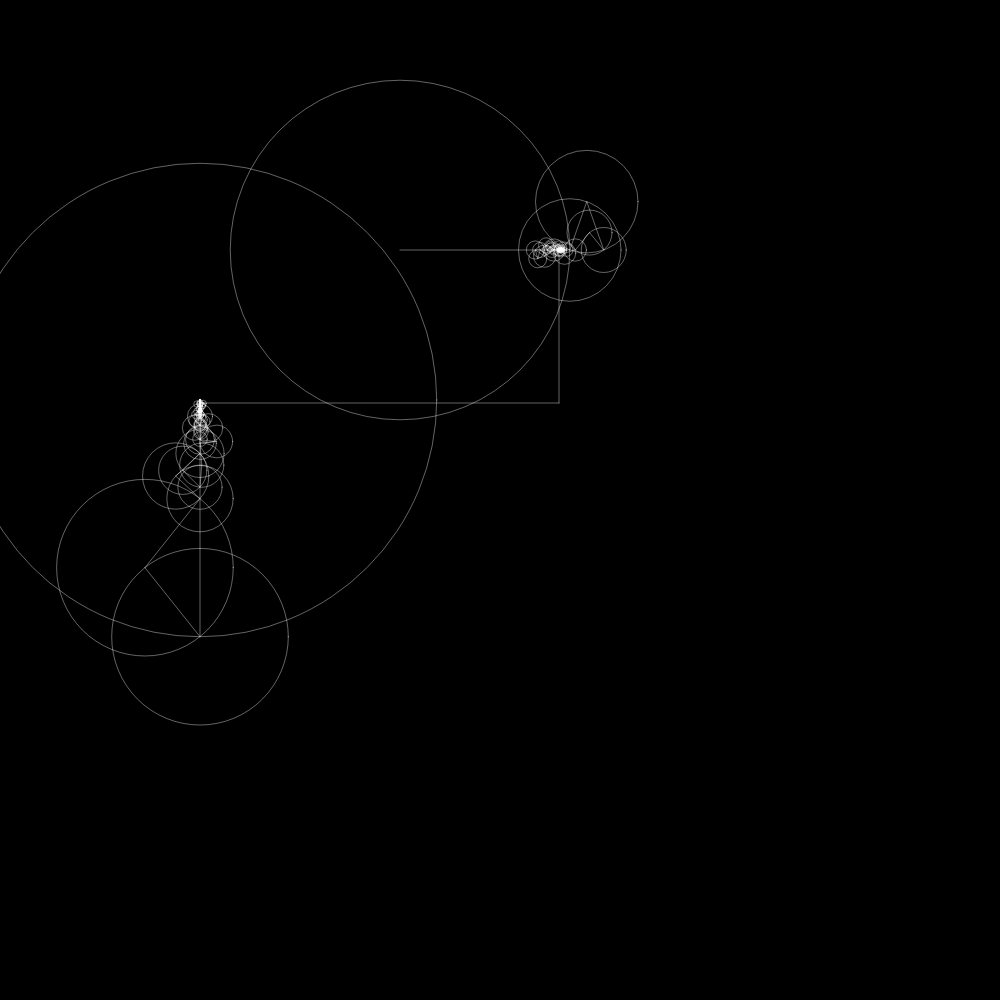
Frame 1 (no input)
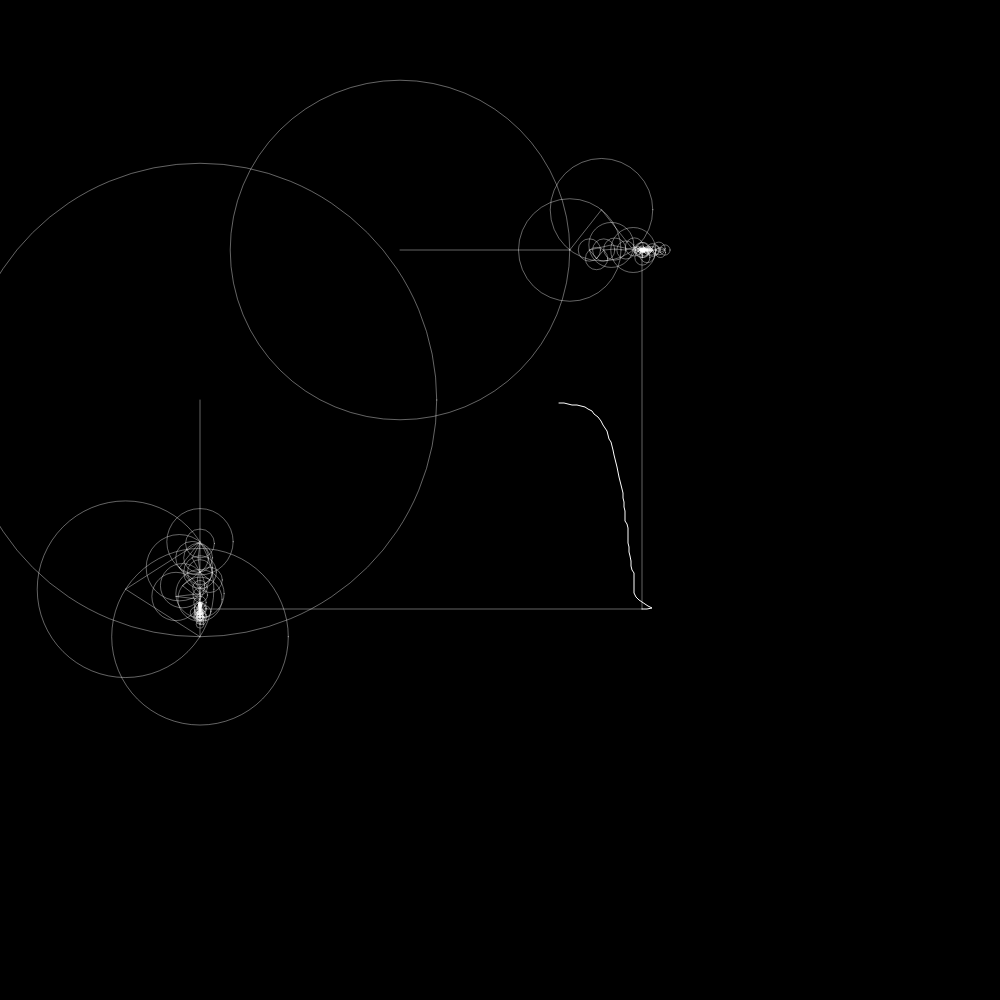
Frame 60 (no input)
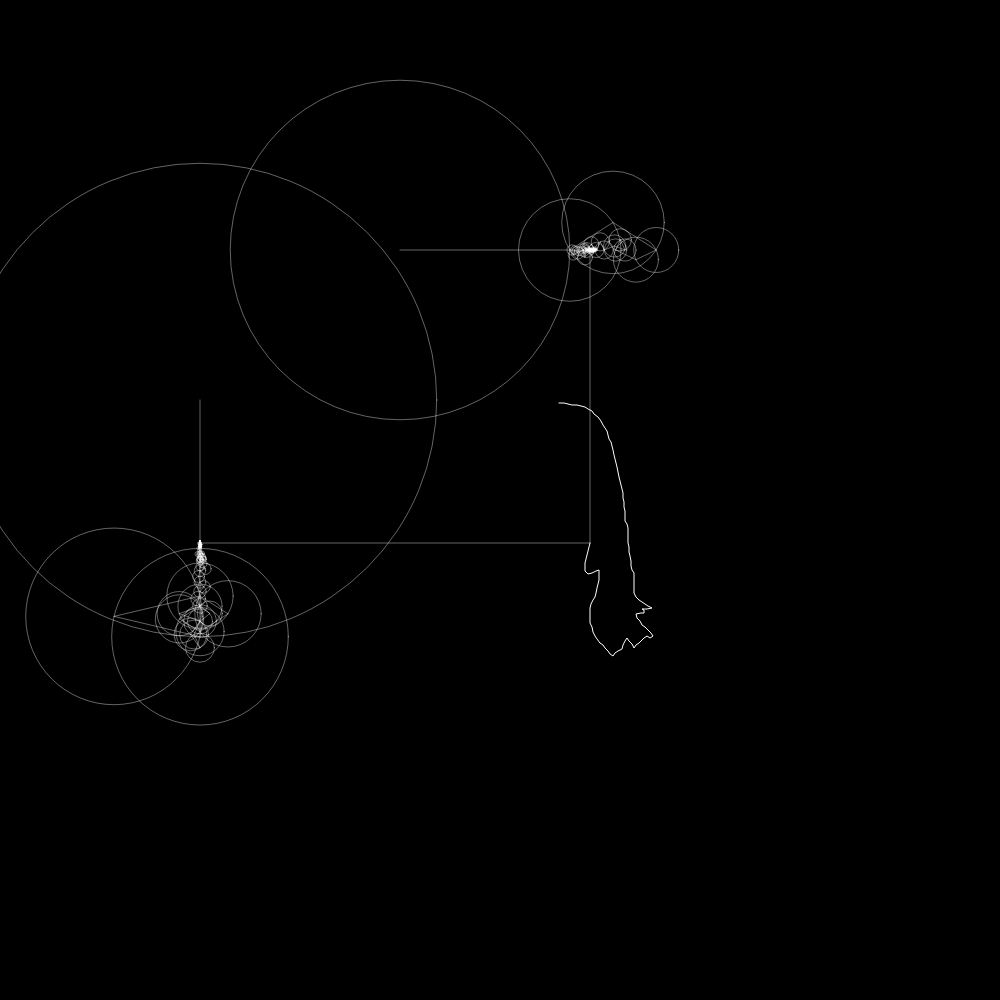
Frame 120 (the mouse pressed at the canvas centre since frame 60)

The p5.js sketch that drew these frames (run headless with seeded random() and noise() and a simulated clock; from frame 60 on, the mouse is pressed at the canvas centre):

// p5.js sketch
// ── sketch.js
let pathx = [];
let pathy = [];
let Xbin = [];
let Ybin = [];
let ys = [];
let angle = 0;

function setup() {
  createCanvas(1000, 1000);
  
  for(var i = 0; i < drawing.length; i = i + 5){
    pathx.push(drawing[i].x);
    pathy.push(drawing[i].y);
  }
  

  
  
  Xbin = epicircles(pathx);
  Ybin = epicircles(pathy); 
    
  Xbin.sort((a, b) => b.amp - a.amp);
  Ybin.sort((a, b) => b.amp - a.amp);
  
}

function draw(){
  background(0);
  
  let Y = drawFor();
  let X = drawFor(0, 400, 250)
  
  ys.unshift([X[0], Y[1]]);
  
  line(Y[0], Y[1], ys[0][0], ys[0][1]);
  line(X[0], X[1], ys[0][0], ys[0][1]);
  
  beginShape();
  noFill();
  stroke(255)
  for(var i = 0; i < ys.length; i++){
    stroke('white');
    vertex(ys[i][0], ys[i][1]);
  }
  endShape();
  
  if(ys.length > pathx.length)ys = [];
  
  const interval = 2 * PI / pathx.length;
  angle -= interval;
}

function drawFor(initp = HALF_PI, xprev = 200, yprev = 400){

  let freqbin = initp? Ybin: Xbin;
  let radiusp = 0;  
  let x = 0;
  let y = 0;
  
  for(var i = 0; i < freqbin.length; i++){
    radiusp = freqbin[i].amp;  
    let ph = freqbin[i].freq * angle + freqbin[i].phase + initp;
  
    x = xprev + radiusp * cos(ph);
    y = yprev + radiusp * sin(ph);
  
  
    noFill();
    stroke(255, 100);
  
  
    ellipse(xprev, yprev, 2 * radiusp);
  
  
  
    line(xprev, yprev,  x, y);
    xprev = x;
    yprev = y;
  }
  return [x, y];
  
}

// ── draw.js
let drawing = [{'x': 159, 'y': 3}, {'x': 160, 'y': 3}, {'x': 161, 'y': 3}, {'x': 162, 'y': 3}, {'x': 163, 'y': 3}, {'x': 164, 'y': 3}, {'x': 165, 'y': 3}, {'x': 166, 'y': 3}, {'x': 166, 'y': 4}, {'x': 167, 'y': 4}, {'x': 168, 'y': 4}, {'x': 169, 'y': 4}, {'x': 170, 'y': 4}, {'x': 171, 'y': 4}, {'x': 172, 'y': 4}, {'x': 172, 'y': 5}, {'x': 173, 'y': 5}, {'x': 174, 'y': 5}, {'x': 175, 'y': 5}, {'x': 176, 'y': 5}, {'x': 177, 'y': 5}, {'x': 177, 'y': 6}, {'x': 178, 'y': 6}, {'x': 179, 'y': 6}, {'x': 180, 'y': 6}, {'x': 181, 'y': 6}, {'x': 181, 'y': 7}, {'x': 182, 'y': 7}, {'x': 183, 'y': 7}, {'x': 184, 'y': 7}, {'x': 185, 'y': 7}, {'x': 185, 'y': 8}, {'x': 186, 'y': 8}, {'x': 187, 'y': 8}, {'x': 188, 'y': 8}, {'x': 188, 'y': 9}, {'x': 189, 'y': 9}, {'x': 190, 'y': 9}, {'x': 191, 'y': 10}, {'x': 192, 'y': 10}, {'x': 192, 'y': 11}, {'x': 192, 'y': 12}, {'x': 193, 'y': 12}, {'x': 194, 'y': 12}, {'x': 194, 'y': 13}, {'x': 194, 'y': 14}, {'x': 195, 'y': 14}, {'x': 196, 'y': 14}, {'x': 196, 'y': 15}, {'x': 197, 'y': 16}, {'x': 198, 'y': 17}, {'x': 199, 'y': 18}, {'x': 200, 'y': 19}, {'x': 200, 'y': 20}, {'x': 200, 'y': 21}, {'x': 201, 'y': 21}, {'x': 201, 'y': 22}, {'x': 202, 'y': 23}, {'x': 202, 'y': 24}, {'x': 203, 'y': 24}, {'x': 203, 'y': 25}, {'x': 203, 'y': 26}, {'x': 204, 'y': 26}, {'x': 204, 'y': 27}, {'x': 205, 'y': 27}, {'x': 205, 'y': 28}, {'x': 205, 'y': 29}, {'x': 206, 'y': 29}, {'x': 206, 'y': 30}, {'x': 206, 'y': 31}, {'x': 207, 'y': 31}, {'x': 207, 'y': 32}, {'x': 207, 'y': 33}, {'x': 207, 'y': 34}, {'x': 208, 'y': 34}, {'x': 208, 'y': 35}, {'x': 209, 'y': 35}, {'x': 209, 'y': 36}, {'x': 209, 'y': 37}, {'x': 209, 'y': 38}, {'x': 209, 'y': 39}, {'x': 209, 'y': 40}, {'x': 210, 'y': 40}, {'x': 210, 'y': 41}, {'x': 211, 'y': 41}, {'x': 211, 'y': 42}, {'x': 211, 'y': 43}, {'x': 211, 'y': 44}, {'x': 211, 'y': 45}, {'x': 211, 'y': 46}, {'x': 212, 'y': 46}, {'x': 212, 'y': 47}, {'x': 212, 'y': 48}, {'x': 212, 'y': 49}, {'x': 213, 'y': 49}, {'x': 213, 'y': 50}, {'x': 213, 'y': 51}, {'x': 214, 'y': 52}, {'x': 214, 'y': 53}, {'x': 214, 'y': 54}, {'x': 214, 'y': 55}, {'x': 214, 'y': 56}, {'x': 215, 'y': 56}, {'x': 215, 'y': 57}, {'x': 215, 'y': 58}, {'x': 215, 'y': 59}, {'x': 215, 'y': 60}, {'x': 216, 'y': 60}, {'x': 216, 'y': 61}, {'x': 216, 'y': 62}, {'x': 216, 'y': 63}, {'x': 216, 'y': 64}, {'x': 217, 'y': 64}, {'x': 217, 'y': 65}, {'x': 217, 'y': 66}, {'x': 217, 'y': 67}, {'x': 217, 'y': 68}, {'x': 218, 'y': 69}, {'x': 218, 'y': 70}, {'x': 218, 'y': 71}, {'x': 218, 'y': 72}, {'x': 219, 'y': 73}, {'x': 219, 'y': 74}, {'x': 219, 'y': 75}, {'x': 219, 'y': 76}, {'x': 219, 'y': 77}, {'x': 220, 'y': 77}, {'x': 220, 'y': 78}, {'x': 220, 'y': 79}, {'x': 220, 'y': 80}, {'x': 220, 'y': 81}, {'x': 220, 'y': 82}, {'x': 221, 'y': 82}, {'x': 221, 'y': 83}, {'x': 221, 'y': 84}, {'x': 221, 'y': 85}, {'x': 222, 'y': 85}, {'x': 222, 'y': 86}, {'x': 222, 'y': 87}, {'x': 222, 'y': 88}, {'x': 222, 'y': 89}, {'x': 222, 'y': 90}, {'x': 222, 'y': 91}, {'x': 222, 'y': 92}, {'x': 223, 'y': 92}, {'x': 223, 'y': 93}, {'x': 223, 'y': 94}, {'x': 223, 'y': 95}, {'x': 223, 'y': 96}, {'x': 223, 'y': 97}, {'x': 223, 'y': 98}, {'x': 223, 'y': 99}, {'x': 223, 'y': 100}, {'x': 224, 'y': 100}, {'x': 224, 'y': 101}, {'x': 224, 'y': 102}, {'x': 224, 'y': 103}, {'x': 224, 'y': 104}, {'x': 224, 'y': 105}, {'x': 224, 'y': 106}, {'x': 224, 'y': 107}, {'x': 224, 'y': 108}, {'x': 224, 'y': 109}, {'x': 224, 'y': 110}, {'x': 224, 'y': 111}, {'x': 225, 'y': 111}, {'x': 225, 'y': 112}, {'x': 225, 'y': 113}, {'x': 225, 'y': 114}, {'x': 225, 'y': 115}, {'x': 225, 'y': 116}, {'x': 225, 'y': 117}, {'x': 225, 'y': 118}, {'x': 225, 'y': 119}, {'x': 225, 'y': 120}, {'x': 225, 'y': 121}, {'x': 226, 'y': 121}, {'x': 226, 'y': 122}, {'x': 226, 'y': 123}, {'x': 227, 'y': 123}, {'x': 227, 'y': 124}, {'x': 227, 'y': 125}, {'x': 228, 'y': 125}, {'x': 228, 'y': 126}, {'x': 228, 'y': 127}, {'x': 228, 'y': 128}, {'x': 228, 'y': 129}, {'x': 228, 'y': 130}, {'x': 228, 'y': 131}, {'x': 228, 'y': 132}, {'x': 228, 'y': 133}, {'x': 228, 'y': 134}, {'x': 228, 'y': 135}, {'x': 228, 'y': 136}, {'x': 228, 'y': 137}, {'x': 228, 'y': 138}, {'x': 228, 'y': 139}, {'x': 228, 'y': 140}, {'x': 228, 'y': 141}, {'x': 228, 'y': 142}, {'x': 228, 'y': 143}, {'x': 228, 'y': 144}, {'x': 228, 'y': 145}, {'x': 228, 'y': 146}, {'x': 229, 'y': 146}, {'x': 229, 'y': 147}, {'x': 229, 'y': 148}, {'x': 229, 'y': 149}, {'x': 229, 'y': 150}, {'x': 229, 'y': 151}, {'x': 229, 'y': 152}, {'x': 230, 'y': 152}, {'x': 230, 'y': 153}, {'x': 230, 'y': 154}, {'x': 230, 'y': 155}, {'x': 230, 'y': 156}, {'x': 230, 'y': 157}, {'x': 231, 'y': 158}, {'x': 231, 'y': 159}, {'x': 231, 'y': 160}, {'x': 231, 'y': 161}, {'x': 231, 'y': 162}, {'x': 231, 'y': 163}, {'x': 231, 'y': 164}, {'x': 231, 'y': 165}, {'x': 231, 'y': 166}, {'x': 232, 'y': 166}, {'x': 232, 'y': 167}, {'x': 232, 'y': 168}, {'x': 232, 'y': 169}, {'x': 232, 'y': 170}, {'x': 232, 'y': 171}, {'x': 233, 'y': 171}, {'x': 233, 'y': 172}, {'x': 233, 'y': 173}, {'x': 234, 'y': 173}, {'x': 234, 'y': 174}, {'x': 234, 'y': 175}, {'x': 234, 'y': 176}, {'x': 234, 'y': 177}, {'x': 234, 'y': 178}, {'x': 234, 'y': 179}, {'x': 234, 'y': 180}, {'x': 234, 'y': 181}, {'x': 234, 'y': 182}, {'x': 234, 'y': 183}, {'x': 234, 'y': 184}, {'x': 234, 'y': 185}, {'x': 234, 'y': 186}, {'x': 234, 'y': 187}, {'x': 234, 'y': 188}, {'x': 234, 'y': 189}, {'x': 234, 'y': 190}, {'x': 234, 'y': 191}, {'x': 234, 'y': 192}, {'x': 234, 'y': 193}, {'x': 235, 'y': 193}, {'x': 236, 'y': 194}, {'x': 236, 'y': 195}, {'x': 236, 'y': 196}, {'x': 236, 'y': 197}, {'x': 236, 'y': 198}, {'x': 237, 'y': 199}, {'x': 238, 'y': 199}, {'x': 238, 'y': 200}, {'x': 239, 'y': 200}, {'x': 239, 'y': 201}, {'x': 240, 'y': 201}, {'x': 240, 'y': 202}, {'x': 241, 'y': 202}, {'x': 242, 'y': 202}, {'x': 242, 'y': 203}, {'x': 243, 'y': 203}, {'x': 244, 'y': 203}, {'x': 244, 'y': 204}, {'x': 245, 'y': 204}, {'x': 245, 'y': 205}, {'x': 246, 'y': 205}, {'x': 247, 'y': 205}, {'x': 248, 'y': 205}, {'x': 248, 'y': 206}, {'x': 249, 'y': 206}, {'x': 250, 'y': 206}, {'x': 251, 'y': 206}, {'x': 252, 'y': 207}, {'x': 252, 'y': 208}, {'x': 251, 'y': 208}, {'x': 250, 'y': 209}, {'x': 249, 'y': 209}, {'x': 248, 'y': 209}, {'x': 247, 'y': 209}, {'x': 246, 'y': 209}, {'x': 245, 'y': 209}, {'x': 244, 'y': 209}, {'x': 243, 'y': 209}, {'x': 242, 'y': 209}, {'x': 241, 'y': 209}, {'x': 241, 'y': 210}, {'x': 242, 'y': 210}, {'x': 243, 'y': 210}, {'x': 244, 'y': 210}, {'x': 245, 'y': 211}, {'x': 246, 'y': 212}, {'x': 246, 'y': 213}, {'x': 245, 'y': 213}, {'x': 244, 'y': 213}, {'x': 243, 'y': 213}, {'x': 243, 'y': 214}, {'x': 242, 'y': 214}, {'x': 242, 'y': 213}, {'x': 241, 'y': 213}, {'x': 240, 'y': 213}, {'x': 239, 'y': 214}, {'x': 238, 'y': 214}, {'x': 237, 'y': 214}, {'x': 236, 'y': 214}, {'x': 236, 'y': 215}, {'x': 236, 'y': 216}, {'x': 236, 'y': 217}, {'x': 237, 'y': 217}, {'x': 237, 'y': 218}, {'x': 238, 'y': 219}, {'x': 239, 'y': 219}, {'x': 239, 'y': 220}, {'x': 240, 'y': 220}, {'x': 240, 'y': 221}, {'x': 241, 'y': 222}, {'x': 241, 'y': 223}, {'x': 241, 'y': 224}, {'x': 242, 'y': 224}, {'x': 242, 'y': 225}, {'x': 243, 'y': 225}, {'x': 243, 'y': 226}, {'x': 244, 'y': 226}, {'x': 244, 'y': 227}, {'x': 245, 'y': 227}, {'x': 245, 'y': 228}, {'x': 246, 'y': 229}, {'x': 247, 'y': 229}, {'x': 247, 'y': 230}, {'x': 248, 'y': 230}, {'x': 248, 'y': 231}, {'x': 249, 'y': 231}, {'x': 250, 'y': 232}, {'x': 251, 'y': 232}, {'x': 251, 'y': 233}, {'x': 252, 'y': 233}, {'x': 252, 'y': 234}, {'x': 253, 'y': 234}, {'x': 253, 'y': 235}, {'x': 253, 'y': 236}, {'x': 253, 'y': 237}, {'x': 252, 'y': 237}, {'x': 251, 'y': 237}, {'x': 251, 'y': 238}, {'x': 250, 'y': 238}, {'x': 249, 'y': 238}, {'x': 248, 'y': 238}, {'x': 248, 'y': 237}, {'x': 247, 'y': 237}, {'x': 247, 'y': 236}, {'x': 246, 'y': 236}, {'x': 245, 'y': 236}, {'x': 245, 'y': 237}, {'x': 245, 'y': 238}, {'x': 244, 'y': 238}, {'x': 243, 'y': 239}, {'x': 242, 'y': 239}, {'x': 242, 'y': 240}, {'x': 241, 'y': 240}, {'x': 241, 'y': 241}, {'x': 240, 'y': 241}, {'x': 239, 'y': 241}, {'x': 239, 'y': 242}, {'x': 238, 'y': 242}, {'x': 239, 'y': 243}, {'x': 238, 'y': 243}, {'x': 238, 'y': 244}, {'x': 237, 'y': 244}, {'x': 237, 'y': 245}, {'x': 236, 'y': 245}, {'x': 236, 'y': 246}, {'x': 235, 'y': 246}, {'x': 235, 'y': 247}, {'x': 234, 'y': 247}, {'x': 234, 'y': 248}, {'x': 233, 'y': 247}, {'x': 233, 'y': 246}, {'x': 232, 'y': 246}, {'x': 232, 'y': 245}, {'x': 232, 'y': 244}, {'x': 231, 'y': 244}, {'x': 231, 'y': 243}, {'x': 230, 'y': 243}, {'x': 230, 'y': 242}, {'x': 229, 'y': 241}, {'x': 229, 'y': 240}, {'x': 228, 'y': 240}, {'x': 228, 'y': 239}, {'x': 227, 'y': 239}, {'x': 227, 'y': 238}, {'x': 226, 'y': 238}, {'x': 225, 'y': 238}, {'x': 225, 'y': 239}, {'x': 225, 'y': 240}, {'x': 225, 'y': 241}, {'x': 225, 'y': 242}, {'x': 224, 'y': 242}, {'x': 224, 'y': 243}, {'x': 223, 'y': 244}, {'x': 223, 'y': 245}, {'x': 223, 'y': 246}, {'x': 222, 'y': 246}, {'x': 222, 'y': 247}, {'x': 222, 'y': 248}, {'x': 222, 'y': 249}, {'x': 221, 'y': 249}, {'x': 221, 'y': 250}, {'x': 220, 'y': 251}, {'x': 219, 'y': 251}, {'x': 218, 'y': 251}, {'x': 217, 'y': 251}, {'x': 216, 'y': 251}, {'x': 216, 'y': 252}, {'x': 215, 'y': 252}, {'x': 215, 'y': 253}, {'x': 215, 'y': 254}, {'x': 214, 'y': 254}, {'x': 214, 'y': 255}, {'x': 214, 'y': 256}, {'x': 213, 'y': 256}, {'x': 213, 'y': 255}, {'x': 212, 'y': 255}, {'x': 211, 'y': 255}, {'x': 211, 'y': 254}, {'x': 210, 'y': 254}, {'x': 209, 'y': 254}, {'x': 209, 'y': 253}, {'x': 209, 'y': 252}, {'x': 208, 'y': 252}, {'x': 208, 'y': 251}, {'x': 208, 'y': 250}, {'x': 207, 'y': 250}, {'x': 207, 'y': 249}, {'x': 206, 'y': 249}, {'x': 205, 'y': 248}, {'x': 205, 'y': 247}, {'x': 204, 'y': 247}, {'x': 204, 'y': 246}, {'x': 203, 'y': 246}, {'x': 203, 'y': 245}, {'x': 202, 'y': 245}, {'x': 202, 'y': 244}, {'x': 201, 'y': 244}, {'x': 201, 'y': 243}, {'x': 200, 'y': 243}, {'x': 199, 'y': 242}, {'x': 199, 'y': 241}, {'x': 198, 'y': 241}, {'x': 197, 'y': 240}, {'x': 197, 'y': 239}, {'x': 197, 'y': 238}, {'x': 196, 'y': 238}, {'x': 196, 'y': 237}, {'x': 196, 'y': 236}, {'x': 195, 'y': 236}, {'x': 195, 'y': 235}, {'x': 194, 'y': 234}, {'x': 194, 'y': 233}, {'x': 194, 'y': 232}, {'x': 193, 'y': 232}, {'x': 193, 'y': 231}, {'x': 193, 'y': 230}, {'x': 193, 'y': 229}, {'x': 192, 'y': 228}, {'x': 192, 'y': 227}, {'x': 191, 'y': 226}, {'x': 191, 'y': 225}, {'x': 191, 'y': 224}, {'x': 190, 'y': 224}, {'x': 190, 'y': 223}, {'x': 190, 'y': 222}, {'x': 190, 'y': 221}, {'x': 190, 'y': 220}, {'x': 190, 'y': 219}, {'x': 190, 'y': 218}, {'x': 190, 'y': 217}, {'x': 190, 'y': 216}, {'x': 190, 'y': 215}, {'x': 190, 'y': 214}, {'x': 190, 'y': 213}, {'x': 190, 'y': 212}, {'x': 190, 'y': 211}, {'x': 190, 'y': 210}, {'x': 190, 'y': 209}, {'x': 190, 'y': 208}, {'x': 190, 'y': 207}, {'x': 190, 'y': 206}, {'x': 191, 'y': 206}, {'x': 191, 'y': 205}, {'x': 191, 'y': 204}, {'x': 192, 'y': 203}, {'x': 192, 'y': 202}, {'x': 192, 'y': 201}, {'x': 193, 'y': 201}, {'x': 193, 'y': 200}, {'x': 193, 'y': 199}, {'x': 194, 'y': 199}, {'x': 194, 'y': 198}, {'x': 194, 'y': 197}, {'x': 195, 'y': 197}, {'x': 195, 'y': 196}, {'x': 196, 'y': 196}, {'x': 196, 'y': 195}, {'x': 196, 'y': 194}, {'x': 196, 'y': 193}, {'x': 196, 'y': 192}, {'x': 196, 'y': 191}, {'x': 196, 'y': 190}, {'x': 196, 'y': 189}, {'x': 197, 'y': 188}, {'x': 197, 'y': 187}, {'x': 198, 'y': 187}, {'x': 198, 'y': 186}, {'x': 198, 'y': 185}, {'x': 198, 'y': 184}, {'x': 199, 'y': 184}, {'x': 199, 'y': 183}, {'x': 199, 'y': 182}, {'x': 199, 'y': 181}, {'x': 199, 'y': 180}, {'x': 199, 'y': 179}, {'x': 199, 'y': 178}, {'x': 199, 'y': 177}, {'x': 199, 'y': 176}, {'x': 199, 'y': 175}, {'x': 199, 'y': 174}, {'x': 199, 'y': 173}, {'x': 199, 'y': 172}, {'x': 199, 'y': 171}, {'x': 199, 'y': 170}, {'x': 199, 'y': 169}, {'x': 198, 'y': 169}, {'x': 197, 'y': 169}, {'x': 197, 'y': 170}, {'x': 196, 'y': 171}, {'x': 195, 'y': 171}, {'x': 195, 'y': 172}, {'x': 194, 'y': 172}, {'x': 193, 'y': 172}, {'x': 192, 'y': 173}, {'x': 192, 'y': 174}, {'x': 191, 'y': 175}, {'x': 190, 'y': 175}, {'x': 189, 'y': 175}, {'x': 188, 'y': 174}, {'x': 187, 'y': 173}, {'x': 186, 'y': 173}, {'x': 186, 'y': 172}, {'x': 185, 'y': 172}, {'x': 185, 'y': 171}, {'x': 185, 'y': 170}, {'x': 184, 'y': 170}, {'x': 184, 'y': 169}, {'x': 184, 'y': 168}, {'x': 185, 'y': 168}, {'x': 185, 'y': 167}, {'x': 185, 'y': 166}, {'x': 185, 'y': 165}, {'x': 185, 'y': 164}, {'x': 185, 'y': 163}, {'x': 186, 'y': 163}, {'x': 186, 'y': 162}, {'x': 186, 'y': 161}, {'x': 186, 'y': 160}, {'x': 186, 'y': 159}, {'x': 187, 'y': 159}, {'x': 187, 'y': 158}, {'x': 187, 'y': 157}, {'x': 187, 'y': 156}, {'x': 187, 'y': 155}, {'x': 188, 'y': 155}, {'x': 188, 'y': 154}, {'x': 188, 'y': 153}, {'x': 188, 'y': 152}, {'x': 188, 'y': 151}, {'x': 188, 'y': 150}, {'x': 188, 'y': 149}, {'x': 188, 'y': 148}, {'x': 189, 'y': 148}, {'x': 189, 'y': 147}, {'x': 189, 'y': 146}, {'x': 190, 'y': 146}, {'x': 190, 'y': 145}, {'x': 190, 'y': 144}, {'x': 190, 'y': 143}, {'x': 191, 'y': 143}, {'x': 191, 'y': 142}, {'x': 191, 'y': 141}, {'x': 191, 'y': 140}, {'x': 191, 'y': 139}, {'x': 191, 'y': 138}, {'x': 191, 'y': 137}, {'x': 191, 'y': 136}, {'x': 192, 'y': 136}, {'x': 193, 'y': 136}, {'x': 193, 'y': 135}, {'x': 193, 'y': 134}, {'x': 193, 'y': 135}, {'x': 193, 'y': 136}, {'x': 192, 'y': 136}, {'x': 191, 'y': 136}, {'x': 191, 'y': 137}, {'x': 191, 'y': 138}, {'x': 191, 'y': 139}, {'x': 191, 'y': 140}, {'x': 191, 'y': 141}, {'x': 191, 'y': 142}, {'x': 191, 'y': 143}, {'x': 190, 'y': 143}, {'x': 190, 'y': 144}, {'x': 190, 'y': 145}, {'x': 190, 'y': 146}, {'x': 189, 'y': 146}, {'x': 189, 'y': 147}, {'x': 189, 'y': 148}, {'x': 188, 'y': 148}, {'x': 188, 'y': 149}, {'x': 188, 'y': 150}, {'x': 188, 'y': 151}, {'x': 188, 'y': 152}, {'x': 188, 'y': 153}, {'x': 188, 'y': 154}, {'x': 188, 'y': 155}, {'x': 187, 'y': 155}, {'x': 187, 'y': 156}, {'x': 187, 'y': 157}, {'x': 187, 'y': 158}, {'x': 187, 'y': 159}, {'x': 186, 'y': 159}, {'x': 186, 'y': 160}, {'x': 186, 'y': 161}, {'x': 186, 'y': 162}, {'x': 186, 'y': 163}, {'x': 185, 'y': 163}, {'x': 185, 'y': 164}, {'x': 185, 'y': 165}, {'x': 185, 'y': 166}, {'x': 185, 'y': 167}, {'x': 185, 'y': 168}, {'x': 184, 'y': 168}, {'x': 184, 'y': 169}, {'x': 184, 'y': 170}, {'x': 185, 'y': 170}, {'x': 185, 'y': 171}, {'x': 185, 'y': 172}, {'x': 186, 'y': 172}, {'x': 186, 'y': 173}, {'x': 187, 'y': 173}, {'x': 188, 'y': 174}, {'x': 189, 'y': 175}, {'x': 190, 'y': 175}, {'x': 191, 'y': 175}, {'x': 192, 'y': 174}, {'x': 192, 'y': 173}, {'x': 193, 'y': 172},{'x': 195, 'y': 172}, {'x': 195, 'y': 171}, {'x': 196, 'y': 171}, {'x': 197, 'y': 170}, {'x': 197, 'y': 169}, {'x': 198, 'y': 169}, {'x': 199, 'y': 169}, {'x': 199, 'y': 170}, {'x': 199, 'y': 171}, {'x': 199, 'y': 172}, {'x': 199, 'y': 173}, {'x': 199, 'y': 174}, {'x': 199, 'y': 175}, {'x': 199, 'y': 176}, {'x': 199, 'y': 177}, {'x': 199, 'y': 178}, {'x': 199, 'y': 179}, {'x': 199, 'y': 180}, {'x': 199, 'y': 181}, {'x': 199, 'y': 182}, {'x': 199, 'y': 183}, {'x': 199, 'y': 184}, {'x': 198, 'y': 184}, {'x': 198, 'y': 185}, {'x': 198, 'y': 186}, {'x': 198, 'y': 187}, {'x': 197, 'y': 187}, {'x': 197, 'y': 188}, {'x': 196, 'y': 189}, {'x': 196, 'y': 190}, {'x': 196, 'y': 191}, {'x': 196, 'y': 192}, {'x': 196, 'y': 193}, {'x': 196, 'y': 194}, {'x': 196, 'y': 195}, {'x': 196, 'y': 196}, {'x': 195, 'y': 196}, {'x': 195, 'y': 197}, {'x': 194, 'y': 197}, {'x': 194, 'y': 198}, {'x': 194, 'y': 199}, {'x': 193, 'y': 199}, {'x': 193, 'y': 200}, {'x': 193, 'y': 201}, {'x': 192, 'y': 201}, {'x': 192, 'y': 202}, {'x': 192, 'y': 203}, {'x': 191, 'y': 204}, {'x': 191, 'y': 205}, {'x': 191, 'y': 206}, {'x': 190, 'y': 206}, {'x': 190, 'y': 207}, {'x': 190, 'y': 208}, {'x': 190, 'y': 209}, {'x': 190, 'y': 210}, {'x': 190, 'y': 211}, {'x': 190, 'y': 212}, {'x': 190, 'y': 213}, {'x': 190, 'y': 214}, {'x': 190, 'y': 215}, {'x': 190, 'y': 216}, {'x': 190, 'y': 217}, {'x': 190, 'y': 218}, {'x': 190, 'y': 219}, {'x': 190, 'y': 220}, {'x': 190, 'y': 221}, {'x': 190, 'y': 222}, {'x': 190, 'y': 223}, {'x': 190, 'y': 224}, {'x': 191, 'y': 224}, {'x': 191, 'y': 225}, {'x': 191, 'y': 226}, {'x': 192, 'y': 227}, {'x': 192, 'y': 228}, {'x': 193, 'y': 229}, {'x': 193, 'y': 230}, {'x': 193, 'y': 231}, {'x': 193, 'y': 232}, {'x': 194, 'y': 232}, {'x': 194, 'y': 233}, {'x': 194, 'y': 234}, {'x': 195, 'y': 235}, {'x': 195, 'y': 236}, {'x': 196, 'y': 236}, {'x': 196, 'y': 237}, {'x': 196, 'y': 238}, {'x': 197, 'y': 238}, {'x': 197, 'y': 239}, {'x': 197, 'y': 240}, {'x': 198, 'y': 241}, {'x': 199, 'y': 241}, {'x': 199, 'y': 242}, {'x': 200, 'y': 243}, {'x': 201, 'y': 243}, {'x': 201, 'y': 244}, {'x': 202, 'y': 244}, {'x': 202, 'y': 245}, {'x': 203, 'y': 245}, {'x': 203, 'y': 246}, {'x': 204, 'y': 246}, {'x': 204, 'y': 247}, {'x': 205, 'y': 247}, {'x': 205, 'y': 248}, {'x': 206, 'y': 248}, {'x': 206, 'y': 249}, {'x': 207, 'y': 249}, {'x': 207, 'y': 250}, {'x': 208, 'y': 250}, {'x': 208, 'y': 251}, {'x': 208, 'y': 252}, {'x': 209, 'y': 252}, {'x': 209, 'y': 253}, {'x': 209, 'y': 254}, {'x': 210, 'y': 254}, {'x': 211, 'y': 254}, {'x': 211, 'y': 255}, {'x': 212, 'y': 255}, {'x': 213, 'y': 255}, {'x': 213, 'y': 256}, {'x': 214, 'y': 256}, {'x': 214, 'y': 255}, {'x': 214, 'y': 254}, {'x': 215, 'y': 254}, {'x': 215, 'y': 253}, {'x': 215, 'y': 252}, {'x': 216, 'y': 252}, {'x': 216, 'y': 251}, {'x': 217, 'y': 251}, {'x': 218, 'y': 251}, {'x': 219, 'y': 251}, {'x': 220, 'y': 251}, {'x': 221, 'y': 250}, {'x': 221, 'y': 249}, {'x': 222, 'y': 249}, {'x': 222, 'y': 248}, {'x': 222, 'y': 247}, {'x': 222, 'y': 246}, {'x': 223, 'y': 246}, {'x': 223, 'y': 245}, {'x': 223, 'y': 244}, {'x': 224, 'y': 243}, {'x': 224, 'y': 242}, {'x': 225, 'y': 242}, {'x': 225, 'y': 241}, {'x': 225, 'y': 240}, {'x': 225, 'y': 239}, {'x': 225, 'y': 238}, {'x': 226, 'y': 238}, {'x': 227, 'y': 238}, {'x': 227, 'y': 239}, {'x': 228, 'y': 239}, {'x': 228, 'y': 240}, {'x': 229, 'y': 240}, {'x': 229, 'y': 241}, {'x': 230, 'y': 242}, {'x': 230, 'y': 243}, {'x': 231, 'y': 243}, {'x': 231, 'y': 244}, {'x': 232, 'y': 244}, {'x': 232, 'y': 245}, {'x': 232, 'y': 246}, {'x': 233, 'y': 246}, {'x': 233, 'y': 247}, {'x': 234, 'y': 247}, {'x': 234, 'y': 248}, {'x': 235, 'y': 247}, {'x': 235, 'y': 246}, {'x': 236, 'y': 246}, {'x': 236, 'y': 245}, {'x': 236, 'y': 244}, {'x': 237, 'y': 244}, {'x': 238, 'y': 244}, {'x': 238, 'y': 243}, {'x': 239, 'y': 243}, {'x': 238, 'y': 242}, {'x': 239, 'y': 242}, {'x': 239, 'y': 241}, {'x': 240, 'y': 241}, {'x': 241, 'y': 241}, {'x': 241, 'y': 240}, {'x': 242, 'y': 240}, {'x': 242, 'y': 239}, {'x': 243, 'y': 239}, {'x': 244, 'y': 238}, {'x': 245, 'y': 238}, {'x': 245, 'y': 237}, {'x': 245, 'y': 236}, {'x': 246, 'y': 236}, {'x': 247, 'y': 236}, {'x': 247, 'y': 237}, {'x': 248, 'y': 237}, {'x': 248, 'y': 238}, {'x': 249, 'y': 238}, {'x': 250, 'y': 238}, {'x': 251, 'y': 238}, {'x': 251, 'y': 237}, {'x': 252, 'y': 237}, {'x': 253, 'y': 237}, {'x': 253, 'y': 236}, {'x': 253, 'y': 235}, {'x': 253, 'y': 234}, {'x': 252, 'y': 234}, {'x': 252, 'y': 233}, {'x': 251, 'y': 233}, {'x': 251, 'y': 232}, {'x': 250, 'y': 232}, {'x': 249, 'y': 231}, {'x': 248, 'y': 231}, {'x': 248, 'y': 230}, {'x': 247, 'y': 230}, {'x': 247, 'y': 229}, {'x': 246, 'y': 229}, {'x': 245, 'y': 228}, {'x': 245, 'y': 227}, {'x': 244, 'y': 226}, {'x': 243, 'y': 225}, {'x': 242, 'y': 224}, {'x': 241, 'y': 224}, {'x': 241, 'y': 223}, {'x': 241, 'y': 222}, {'x': 240, 'y': 221}, {'x': 239, 'y': 220}, {'x': 238, 'y': 219}, {'x': 237, 'y': 218}, {'x': 236, 'y': 217}, {'x': 236, 'y': 216}, {'x': 236, 'y': 215}, {'x': 236, 'y': 214}, {'x': 237, 'y': 214}, {'x': 238, 'y': 214}, {'x': 239, 'y': 214}, {'x': 240, 'y': 213}, {'x': 241, 'y': 213}, {'x': 242, 'y': 213}, {'x': 243, 'y': 213}, {'x': 244, 'y': 213}, {'x': 245, 'y': 213}, {'x': 246, 'y': 213}, {'x': 246, 'y': 212}, {'x': 245, 'y': 211}, {'x': 244, 'y': 210}, {'x': 244, 'y': 209}, {'x': 245, 'y': 209}, {'x': 246, 'y': 209}, {'x': 247, 'y': 209}, {'x': 248, 'y': 209}, {'x': 249, 'y': 209}, {'x': 250, 'y': 209}, {'x': 251, 'y': 208}, {'x': 252, 'y': 207}, {'x': 251, 'y': 206}, {'x': 250, 'y': 206}, {'x': 249, 'y': 206}, {'x': 248, 'y': 205}, {'x': 247, 'y': 205}, {'x': 246, 'y': 205}, {'x': 245, 'y': 204}, {'x': 244, 'y': 203}, {'x': 243, 'y': 203}, {'x': 242, 'y': 202}, {'x': 241, 'y': 202}, {'x': 240, 'y': 201}, {'x': 239, 'y': 200}, {'x': 238, 'y': 199}, {'x': 237, 'y': 199}, {'x': 236, 'y': 198}, {'x': 236, 'y': 197}, {'x': 236, 'y': 196}, {'x': 236, 'y': 195}, {'x': 236, 'y': 194}, {'x': 235, 'y': 193}, {'x': 234, 'y': 192}, {'x': 234, 'y': 191}, {'x': 234, 'y': 190}, {'x': 234, 'y': 189}, {'x': 234, 'y': 188}, {'x': 234, 'y': 187}, {'x': 234, 'y': 186}, {'x': 234, 'y': 185}, {'x': 234, 'y': 184}, {'x': 234, 'y': 183}, {'x': 234, 'y': 182}, {'x': 234, 'y': 181}, {'x': 234, 'y': 180}, {'x': 234, 'y': 179}, {'x': 234, 'y': 178}, {'x': 234, 'y': 177}, {'x': 234, 'y': 176}, {'x': 234, 'y': 175}, {'x': 234, 'y': 174}, {'x': 234, 'y': 173}, {'x': 233, 'y': 173}, {'x': 233, 'y': 172}, {'x': 233, 'y': 171}, {'x': 232, 'y': 171}, {'x': 232, 'y': 170}, {'x': 232, 'y': 169}, {'x': 232, 'y': 168}, {'x': 232, 'y': 167}, {'x': 232, 'y': 166}, {'x': 231, 'y': 165}, {'x': 231, 'y': 164}, {'x': 231, 'y': 163}, {'x': 231, 'y': 162}, {'x': 231, 'y': 161}, {'x': 231, 'y': 160}, {'x': 231, 'y': 159}, {'x': 231, 'y': 158}, {'x': 230, 'y': 157}, {'x': 230, 'y': 156}, {'x': 230, 'y': 155}, {'x': 230, 'y': 154}, {'x': 230, 'y': 153}, {'x': 229, 'y': 152}, {'x': 229, 'y': 151}, {'x': 229, 'y': 150}, {'x': 229, 'y': 149}, {'x': 229, 'y': 148}, {'x': 229, 'y': 147}, {'x': 228, 'y': 146}, {'x': 228, 'y': 145}, {'x': 228, 'y': 144}, {'x': 228, 'y': 143}, {'x': 228, 'y': 142}, {'x': 228, 'y': 141}, {'x': 228, 'y': 140}, {'x': 228, 'y': 139}, {'x': 228, 'y': 138}, {'x': 228, 'y': 137}, {'x': 228, 'y': 136}, {'x': 228, 'y': 135}, {'x': 228, 'y': 134}, {'x': 228, 'y': 133}, {'x': 228, 'y': 132}, {'x': 228, 'y': 131}, {'x': 228, 'y': 130},{'x': 229, 'y': 129}, {'x': 229, 'y': 130}, {'x': 230, 'y': 130}, {'x': 231, 'y': 130}, {'x': 232, 'y': 131}, {'x': 233, 'y': 131}, {'x': 233, 'y': 132}, {'x': 234, 'y': 132}, {'x': 235, 'y': 132}, {'x': 236, 'y': 132}, {'x': 237, 'y': 132}, {'x': 238, 'y': 132}, {'x': 239, 'y': 132}, {'x': 240, 'y': 132}, {'x': 241, 'y': 132}, {'x': 242, 'y': 132}, {'x': 243, 'y': 132}, {'x': 244, 'y': 132}, {'x': 245, 'y': 132}, {'x': 246, 'y': 132}, {'x': 247, 'y': 132}, {'x': 248, 'y': 132}, {'x': 248, 'y': 133}, {'x': 249, 'y': 133}, {'x': 250, 'y': 133}, {'x': 251, 'y': 133}, {'x': 252, 'y': 133}, {'x': 253, 'y': 133}, {'x': 253, 'y': 134}, {'x': 254, 'y': 134}, {'x': 255, 'y': 134}, {'x': 256, 'y': 134}, {'x': 257, 'y': 134}, {'x': 258, 'y': 134}, {'x': 259, 'y': 134}, {'x': 259, 'y': 135}, {'x': 260, 'y': 135}, {'x': 261, 'y': 135}, {'x': 262, 'y': 135}, {'x': 262, 'y': 136}, {'x': 263, 'y': 136}, {'x': 264, 'y': 136}, {'x': 264, 'y': 137}, {'x': 265, 'y': 137}, {'x': 266, 'y': 137}, {'x': 266, 'y': 138}, {'x': 267, 'y': 138}, {'x': 268, 'y': 138}, {'x': 268, 'y': 139}, {'x': 269, 'y': 139}, {'x': 270, 'y': 139}, {'x': 270, 'y': 140}, {'x': 271, 'y': 140}, {'x': 272, 'y': 140}, {'x': 272, 'y': 141}, {'x': 273, 'y': 141}, {'x': 273, 'y': 142}, {'x': 274, 'y': 142}, {'x': 275, 'y': 142}, {'x': 275, 'y': 143}, {'x': 276, 'y': 143}, {'x': 276, 'y': 144}, {'x': 276, 'y': 145}, {'x': 276, 'y': 146}, {'x': 276, 'y': 147}, {'x': 276, 'y': 148}, {'x': 277, 'y': 148}, {'x': 277, 'y': 149}, {'x': 278, 'y': 149}, {'x': 278, 'y': 150}, {'x': 278, 'y': 151}, {'x': 278, 'y': 152}, {'x': 278, 'y': 153}, {'x': 279, 'y': 153}, {'x': 279, 'y': 154}, {'x': 279, 'y': 155}, {'x': 279, 'y': 156}, {'x': 279, 'y': 157}, {'x': 279, 'y': 158}, {'x': 280, 'y': 158}, {'x': 280, 'y': 159}, {'x': 280, 'y': 160}, {'x': 280, 'y': 161}, {'x': 280, 'y': 162}, {'x': 280, 'y': 163}, {'x': 280, 'y': 164}, {'x': 281, 'y': 164}, {'x': 281, 'y': 165}, {'x': 281, 'y': 166}, {'x': 281, 'y': 167}, {'x': 281, 'y': 168}, {'x': 281, 'y': 169}, {'x': 281, 'y': 170}, {'x': 281, 'y': 171}, {'x': 281, 'y': 172}, {'x': 282, 'y': 172}, {'x': 282, 'y': 173}, {'x': 282, 'y': 174}, {'x': 282, 'y': 175}, {'x': 282, 'y': 176}, {'x': 282, 'y': 177}, {'x': 282, 'y': 178}, {'x': 282, 'y': 179}, {'x': 282, 'y': 180}, {'x': 282, 'y': 181}, {'x': 282, 'y': 182}, {'x': 282, 'y': 183}, {'x': 282, 'y': 184}, {'x': 282, 'y': 185}, {'x': 282, 'y': 186}, {'x': 282, 'y': 187}, {'x': 282, 'y': 188}, {'x': 282, 'y': 189}, {'x': 282, 'y': 190}, {'x': 282, 'y': 191}, {'x': 282, 'y': 192}, {'x': 282, 'y': 193}, {'x': 282, 'y': 194}, {'x': 281, 'y': 194}, {'x': 281, 'y': 195}, {'x': 281, 'y': 196}, {'x': 281, 'y': 197}, {'x': 281, 'y': 198}, {'x': 281, 'y': 199}, {'x': 281, 'y': 200}, {'x': 280, 'y': 200}, {'x': 280, 'y': 201}, {'x': 280, 'y': 202}, {'x': 280, 'y': 203}, {'x': 280, 'y': 204}, {'x': 279, 'y': 204}, {'x': 279, 'y': 205}, {'x': 279, 'y': 206}, {'x': 279, 'y': 207}, {'x': 279, 'y': 208}, {'x': 279, 'y': 209}, {'x': 279, 'y': 210}, {'x': 279, 'y': 211}, {'x': 278, 'y': 211}, {'x': 278, 'y': 212}, {'x': 278, 'y': 213}, {'x': 278, 'y': 214}, {'x': 278, 'y': 215}, {'x': 278, 'y': 216}, {'x': 278, 'y': 217}, {'x': 278, 'y': 218}, {'x': 278, 'y': 219}, {'x': 278, 'y': 220}, {'x': 278, 'y': 221}, {'x': 278, 'y': 222}, {'x': 277, 'y': 222}, {'x': 277, 'y': 223}, {'x': 277, 'y': 224}, {'x': 277, 'y': 225}, {'x': 277, 'y': 226}, {'x': 277, 'y': 227}, {'x': 277, 'y': 228}, {'x': 277, 'y': 229}, {'x': 277, 'y': 230}, {'x': 277, 'y': 231}, {'x': 277, 'y': 232}, {'x': 277, 'y': 233}, {'x': 277, 'y': 234}, {'x': 277, 'y': 235}, {'x': 277, 'y': 236}, {'x': 277, 'y': 237}, {'x': 277, 'y': 238}, {'x': 277, 'y': 239}, {'x': 277, 'y': 240}, {'x': 277, 'y': 241}, {'x': 277, 'y': 242}, {'x': 277, 'y': 243}, {'x': 276, 'y': 243}, {'x': 276, 'y': 244}, {'x': 276, 'y': 245}, {'x': 276, 'y': 246}, {'x': 276, 'y': 247}, {'x': 276, 'y': 248}, {'x': 276, 'y': 249}, {'x': 276, 'y': 250}, {'x': 276, 'y': 251}, {'x': 276, 'y': 252}, {'x': 276, 'y': 253}, {'x': 276, 'y': 254}, {'x': 276, 'y': 255}, {'x': 276, 'y': 256}, {'x': 275, 'y': 256}, {'x': 275, 'y': 257}, {'x': 275, 'y': 258}, {'x': 275, 'y': 259}, {'x': 275, 'y': 260}, {'x': 275, 'y': 261}, {'x': 275, 'y': 262}, {'x': 275, 'y': 263}, {'x': 275, 'y': 264}, {'x': 275, 'y': 265}, {'x': 275, 'y': 266}, {'x': 274, 'y': 266}, {'x': 274, 'y': 267}, {'x': 274, 'y': 268}, {'x': 274, 'y': 269}, {'x': 274, 'y': 270}, {'x': 274, 'y': 271}, {'x': 274, 'y': 272}, {'x': 274, 'y': 273}, {'x': 274, 'y': 274}, {'x': 274, 'y': 275}, {'x': 274, 'y': 276}, {'x': 274, 'y': 277}, {'x': 274, 'y': 278}, {'x': 274, 'y': 279}, {'x': 274, 'y': 280}, {'x': 274, 'y': 281}, {'x': 274, 'y': 282}, {'x': 274, 'y': 283}, {'x': 274, 'y': 284}, {'x': 273, 'y': 284}, {'x': 273, 'y': 285}, {'x': 273, 'y': 286}, {'x': 273, 'y': 287}, {'x': 273, 'y': 288}, {'x': 273, 'y': 289}, {'x': 273, 'y': 290}, {'x': 273, 'y': 291}, {'x': 273, 'y': 292}, {'x': 273, 'y': 293}, {'x': 273, 'y': 294}, {'x': 273, 'y': 295}, {'x': 273, 'y': 296}, {'x': 273, 'y': 297}, {'x': 273, 'y': 298}, {'x': 273, 'y': 299}, {'x': 273, 'y': 300}, {'x': 273, 'y': 301}, {'x': 273, 'y': 302}, {'x': 273, 'y': 303}, {'x': 273, 'y': 304}, {'x': 273, 'y': 305}, {'x': 273, 'y': 306}, {'x': 273, 'y': 307}, {'x': 273, 'y': 308}, {'x': 273, 'y': 309}, {'x': 273, 'y': 310}, {'x': 273, 'y': 311}, {'x': 273, 'y': 312}, {'x': 274, 'y': 312}, {'x': 274, 'y': 313}, {'x': 274, 'y': 314}, {'x': 274, 'y': 315}, {'x': 274, 'y': 316}, {'x': 274, 'y': 317}, {'x': 274, 'y': 318}, {'x': 274, 'y': 319}, {'x': 274, 'y': 320}, {'x': 274, 'y': 321}, {'x': 274, 'y': 322}, {'x': 274, 'y': 323}, {'x': 274, 'y': 324}, {'x': 274, 'y': 325}, {'x': 274, 'y': 326}, {'x': 274, 'y': 327}, {'x': 274, 'y': 328}, {'x': 274, 'y': 329}, {'x': 274, 'y': 330}, {'x': 275, 'y': 330}, {'x': 275, 'y': 331}, {'x': 275, 'y': 332}, {'x': 275, 'y': 333}, {'x': 275, 'y': 334}, {'x': 275, 'y': 335}, {'x': 275, 'y': 336}, {'x': 276, 'y': 336}, {'x': 276, 'y': 337}, {'x': 276, 'y': 338}, {'x': 276, 'y': 339}, {'x': 276, 'y': 340}, {'x': 276, 'y': 341}, {'x': 276, 'y': 342}, {'x': 276, 'y': 343}, {'x': 277, 'y': 343}, {'x': 277, 'y': 344}, {'x': 277, 'y': 345}, {'x': 277, 'y': 346}, {'x': 277, 'y': 347}, {'x': 277, 'y': 348}, {'x': 278, 'y': 348}, {'x': 278, 'y': 349}, {'x': 278, 'y': 350}, {'x': 278, 'y': 351}, {'x': 279, 'y': 351}, {'x': 279, 'y': 352}, {'x': 279, 'y': 353}, {'x': 280, 'y': 353}, {'x': 280, 'y': 354}, {'x': 281, 'y': 354}, {'x': 281, 'y': 355}, {'x': 281, 'y': 356}, {'x': 282, 'y': 356}, {'x': 282, 'y': 357}, {'x': 282, 'y': 358}, {'x': 283, 'y': 358}, {'x': 283, 'y': 359}, {'x': 283, 'y': 360}, {'x': 283, 'y': 361}, {'x': 283, 'y': 362}, {'x': 283, 'y': 363}, {'x': 283, 'y': 364}, {'x': 283, 'y': 365}, {'x': 282, 'y': 365}, {'x': 282, 'y': 366}, {'x': 281, 'y': 366}, {'x': 281, 'y': 367}, {'x': 280, 'y': 367}, {'x': 280, 'y': 368}, {'x': 279, 'y': 368}, {'x': 279, 'y': 369}, {'x': 278, 'y': 369}, {'x': 278, 'y': 370}, {'x': 277, 'y': 370}, {'x': 277, 'y': 371}, {'x': 276, 'y': 371}, {'x': 276, 'y': 372}, {'x': 275, 'y': 372}, {'x': 275, 'y': 373}, {'x': 275, 'y': 374}, {'x': 275, 'y': 375}, {'x': 276, 'y': 375}, {'x': 277, 'y': 375}, {'x': 277, 'y': 376}, {'x': 278, 'y': 376}, {'x': 278, 'y': 377}, {'x': 279, 'y': 377}, {'x': 280, 'y': 378}, {'x': 281, 'y': 378}, {'x': 282, 'y': 378}, {'x': 283, 'y': 378}, {'x': 284, 'y': 378}, {'x': 284, 'y': 379}, {'x': 285, 'y': 379}, {'x': 286, 'y': 379}, {'x': 287, 'y': 379}, {'x': 288, 'y': 379}, {'x': 288, 'y': 380}, {'x': 289, 'y': 380}, {'x': 290, 'y': 380}, {'x': 291, 'y': 380}, {'x': 292, 'y': 380}, {'x': 292, 'y': 381}, {'x': 293, 'y': 381}, {'x': 294, 'y': 381}, {'x': 295, 'y': 381}, {'x': 296, 'y': 381}, {'x': 297, 'y': 381}, {'x': 298, 'y': 381}, {'x': 299, 'y': 381}, {'x': 300, 'y': 381}, {'x': 300, 'y': 382}, {'x': 301, 'y': 382}, {'x': 302, 'y': 382}, {'x': 303, 'y': 382}, {'x': 304, 'y': 382}, {'x': 304, 'y': 383}, {'x': 305, 'y': 383}, {'x': 306, 'y': 383}, {'x': 307, 'y': 384}, {'x': 308, 'y': 384}, {'x': 309, 'y': 384}, {'x': 310, 'y': 384}, {'x': 310, 'y': 385}, {'x': 311, 'y': 385}, {'x': 312, 'y': 385}, {'x': 313, 'y': 385}, {'x': 313, 'y': 386}, {'x': 314, 'y': 386}, {'x': 315, 'y': 386}, {'x': 315, 'y': 387}, {'x': 316, 'y': 387}, {'x': 316, 'y': 388}, {'x': 316, 'y': 389}, {'x': 316, 'y': 390}, {'x': 315, 'y': 390}, {'x': 315, 'y': 391}, {'x': 314, 'y': 391}, {'x': 313, 'y': 391}, {'x': 312, 'y': 391}, {'x': 311, 'y': 391}, {'x': 310, 'y': 391}, {'x': 310, 'y': 390}, {'x': 309, 'y': 390}, {'x': 308, 'y': 390}, {'x': 307, 'y': 390}, {'x': 306, 'y': 390}, {'x': 305, 'y': 390}, {'x': 305, 'y': 389}, {'x': 304, 'y': 389}, {'x': 303, 'y': 389}, {'x': 302, 'y': 389}, {'x': 301, 'y': 389}, {'x': 301, 'y': 388}, {'x': 300, 'y': 388}, {'x': 299, 'y': 388}, {'x': 298, 'y': 388}, {'x': 298, 'y': 387}, {'x': 297, 'y': 387}, {'x': 296, 'y': 387}, {'x': 295, 'y': 387}, {'x': 295, 'y': 386}, {'x': 294, 'y': 386}, {'x': 295, 'y': 387}, {'x': 296, 'y': 387}, {'x': 297, 'y': 387}, {'x': 298, 'y': 388}, {'x': 299, 'y': 388}, {'x': 300, 'y': 388}, {'x': 301, 'y': 389}, {'x': 302, 'y': 390}, {'x': 303, 'y': 390}, {'x': 303, 'y': 391}, {'x': 304, 'y': 391}, {'x': 304, 'y': 392}, {'x': 305, 'y': 392}, {'x': 306, 'y': 392}, {'x': 306, 'y': 393}, {'x': 307, 'y': 393}, {'x': 308, 'y': 393}, {'x': 308, 'y': 394}, {'x': 309, 'y': 394}, {'x': 310, 'y': 394}, {'x': 310, 'y': 395}, {'x': 311, 'y': 395}, {'x': 312, 'y': 395}, {'x': 312, 'y': 396}, {'x': 313, 'y': 396}, {'x': 313, 'y': 397}, {'x': 314, 'y': 397}, {'x': 315, 'y': 397}, {'x': 315, 'y': 398}, {'x': 316, 'y': 398}, {'x': 317, 'y': 398}, {'x': 317, 'y': 399}, {'x': 318, 'y': 399}, {'x': 318, 'y': 400}, {'x': 319, 'y': 400}, {'x': 319, 'y': 401}, {'x': 320, 'y': 401}, {'x': 321, 'y': 401}, {'x': 322, 'y': 401}, {'x': 322, 'y': 402}, {'x': 323, 'y': 402}, {'x': 323, 'y': 403}, {'x': 324, 'y': 403}, {'x': 324, 'y': 404}, {'x': 325, 'y': 404}, {'x': 326, 'y': 404}, {'x': 326, 'y': 405}, {'x': 327, 'y': 405}, {'x': 328, 'y': 405}, {'x': 328, 'y': 406}, {'x': 329, 'y': 406}, {'x': 330, 'y': 406}, {'x': 330, 'y': 407}, {'x': 331, 'y': 407}, {'x': 331, 'y': 408}, {'x': 331, 'y': 409}, {'x': 330, 'y': 409}, {'x': 330, 'y': 410}, {'x': 329, 'y': 410}, {'x': 328, 'y': 410}, {'x': 327, 'y': 410}, {'x': 327, 'y': 411}, {'x': 326, 'y': 411}, {'x': 325, 'y': 411}, {'x': 324, 'y': 411}, {'x': 324, 'y': 410}, {'x': 323, 'y': 410}, {'x': 322, 'y': 410}, {'x': 322, 'y': 409}, {'x': 321, 'y': 409}, {'x': 321, 'y': 408}, {'x': 320, 'y': 408}, {'x': 319, 'y': 408}, {'x': 318, 'y': 408}, {'x': 318, 'y': 407}, {'x': 317, 'y': 407}, {'x': 317, 'y': 406}, {'x': 316, 'y': 406}, {'x': 315, 'y': 406}, {'x': 315, 'y': 405}, {'x': 314, 'y': 405}, {'x': 314, 'y': 404}, {'x': 313, 'y': 404}, {'x': 311, 'y': 403}, {'x': 311, 'y': 402}, {'x': 310, 'y': 402}, {'x': 309, 'y': 402}, {'x': 308, 'y': 402}, {'x': 308, 'y': 401}, {'x': 307, 'y': 401}, {'x': 306, 'y': 401}, {'x': 306, 'y': 400}, {'x': 305, 'y': 400}, {'x': 305, 'y': 399}, {'x': 304, 'y': 399}, {'x': 303, 'y': 399}, {'x': 303, 'y': 398}, {'x': 302, 'y': 398}, {'x': 302, 'y': 397}, {'x': 301, 'y': 397}, {'x': 300, 'y': 397}, {'x': 299, 'y': 397}, {'x': 299, 'y': 396}, {'x': 300, 'y': 397}, {'x': 301, 'y': 397}, {'x': 302, 'y': 398}, {'x': 303, 'y': 399}, {'x': 304, 'y': 399}, {'x': 305, 'y': 400}, {'x': 306, 'y': 401}, {'x': 307, 'y': 401}, {'x': 308, 'y': 402}, {'x': 309, 'y': 402}, {'x': 310, 'y': 402}, {'x': 311, 'y': 403}, {'x': 312, 'y': 404}, {'x': 313, 'y': 404}, {'x': 314, 'y': 405}, {'x': 315, 'y': 406}, {'x': 316, 'y': 406}, {'x': 317, 'y': 407}, {'x': 318, 'y': 408}, {'x': 319, 'y': 408}, {'x': 320, 'y': 408}, {'x': 321, 'y': 409}, {'x': 322, 'y': 410}, {'x': 323, 'y': 410}, {'x': 324, 'y': 410}, {'x': 324, 'y': 411}, {'x': 327, 'y': 412}, {'x': 328, 'y': 412}, {'x': 329, 'y': 412}, {'x': 329, 'y': 413}, {'x': 330, 'y': 413}, {'x': 331, 'y': 413}, {'x': 331, 'y': 414}, {'x': 332, 'y': 414}, {'x': 332, 'y': 415}, {'x': 333, 'y': 415}, {'x': 333, 'y': 416}, {'x': 334, 'y': 416}, {'x': 334, 'y': 417}, {'x': 334, 'y': 418}, {'x': 334, 'y': 419}, {'x': 334, 'y': 420}, {'x': 334, 'y': 421}, {'x': 333, 'y': 421}, {'x': 332, 'y': 421}, {'x': 333, 'y': 422}, {'x': 332, 'y': 422}, {'x': 331, 'y': 422}, {'x': 330, 'y': 422}, {'x': 329, 'y': 422}, {'x': 328, 'y': 422}, {'x': 328, 'y': 421}, {'x': 327, 'y': 421}, {'x': 327, 'y': 420}, {'x': 326, 'y': 420}, {'x': 325, 'y': 420}, {'x': 325, 'y': 419}, {'x': 324, 'y': 419}, {'x': 323, 'y': 419}, {'x': 323, 'y': 418}, {'x': 322, 'y': 418}, {'x': 321, 'y': 418}, {'x': 321, 'y': 417}, {'x': 320, 'y': 417}, {'x': 319, 'y': 417}, {'x': 319, 'y': 416}, {'x': 318, 'y': 416}, {'x': 317, 'y': 416}, {'x': 317, 'y': 415}, {'x': 316, 'y': 415}, {'x': 315, 'y': 415}, {'x': 315, 'y': 414}, {'x': 314, 'y': 414}, {'x': 313, 'y': 414}, {'x': 313, 'y': 413}, {'x': 312, 'y': 413}, {'x': 311, 'y': 413}, {'x': 311, 'y': 412}, {'x': 310, 'y': 412}, {'x': 309, 'y': 412}, {'x': 309, 'y': 411}, {'x': 308, 'y': 411}, {'x': 308, 'y': 410}, {'x': 307, 'y': 410}, {'x': 306, 'y': 410}, {'x': 305, 'y': 410}, {'x': 304, 'y': 410}, {'x': 304, 'y': 409}, {'x': 303, 'y': 409}, {'x': 302, 'y': 409}, {'x': 302, 'y': 408}, {'x': 302, 'y': 407}, {'x': 301, 'y': 407}, {'x': 300, 'y': 407}, {'x': 299, 'y': 407}, {'x': 300, 'y': 406}, {'x': 299, 'y': 406}, {'x': 299, 'y': 405}, {'x': 298, 'y': 405}, {'x': 297, 'y': 405}, {'x': 297, 'y': 404}, {'x': 296, 'y': 404}, {'x': 297, 'y': 405}, {'x': 298, 'y': 405}, {'x': 299, 'y': 406}, {'x': 300, 'y': 407}, {'x': 301, 'y': 407}, {'x': 302, 'y': 408}, {'x': 302, 'y': 409}, {'x': 303, 'y': 409}, {'x': 304, 'y': 410}, {'x': 305, 'y': 411}, {'x': 306, 'y': 411}, {'x': 306, 'y': 412}, {'x': 307, 'y': 412}, {'x': 307, 'y': 413}, {'x': 308, 'y': 413}, {'x': 309, 'y': 413}, {'x': 309, 'y': 414}, {'x': 310, 'y': 414}, {'x': 310, 'y': 415}, {'x': 311, 'y': 415}, {'x': 312, 'y': 415}, {'x': 312, 'y': 416}, {'x': 313, 'y': 416}, {'x': 313, 'y': 417}, {'x': 314, 'y': 417}, {'x': 315, 'y': 417}, {'x': 315, 'y': 418}, {'x': 316, 'y': 418}, {'x': 316, 'y': 419}, {'x': 317, 'y': 419}, {'x': 317, 'y': 420}, {'x': 318, 'y': 420}, {'x': 319, 'y': 420}, {'x': 319, 'y': 421}, {'x': 320, 'y': 421}, {'x': 320, 'y': 422}, {'x': 321, 'y': 422}, {'x': 321, 'y': 423}, {'x': 322, 'y': 423}, {'x': 322, 'y': 424}, {'x': 323, 'y': 424}, {'x': 323, 'y': 425}, {'x': 324, 'y': 425}, {'x': 324, 'y': 426}, {'x': 325, 'y': 426}, {'x': 325, 'y': 427}, {'x': 325, 'y': 428}, {'x': 325, 'y': 429}, {'x': 325, 'y': 430}, {'x': 324, 'y': 430}, {'x': 323, 'y': 430}, {'x': 323, 'y': 431}, {'x': 322, 'y': 431}, {'x': 321, 'y': 431}, {'x': 321, 'y': 430}, {'x': 320, 'y': 430}, {'x': 319, 'y': 430}, {'x': 319, 'y': 429}, {'x': 318, 'y': 429}, {'x': 317, 'y': 429}, {'x': 317, 'y': 428}, {'x': 316, 'y': 428}, {'x': 315, 'y': 428}, {'x': 315, 'y': 427}, {'x': 314, 'y': 426}, {'x': 313, 'y': 426}, {'x': 312, 'y': 426}, {'x': 312, 'y': 425}, {'x': 311, 'y': 425}, {'x': 310, 'y': 425}, {'x': 310, 'y': 424}, {'x': 309, 'y': 424}, {'x': 309, 'y': 423}, {'x': 308, 'y': 423}, {'x': 307, 'y': 423}, {'x': 307, 'y': 422}, {'x': 306, 'y': 422}, {'x': 305, 'y': 422}, {'x': 305, 'y': 421}, {'x': 304, 'y': 421}, {'x': 304, 'y': 420}, {'x': 303, 'y': 420}, {'x': 302, 'y': 420}, {'x': 302, 'y': 419}, {'x': 301, 'y': 419}, {'x': 300, 'y': 419}, {'x': 300, 'y': 418}, {'x': 299, 'y': 418}, {'x': 298, 'y': 418}, {'x': 298, 'y': 417}, {'x': 297, 'y': 417}, {'x': 296, 'y': 417}, {'x': 296, 'y': 416}, {'x': 295, 'y': 416}, {'x': 294, 'y': 415}, {'x': 293, 'y': 415}, {'x': 293, 'y': 414}, {'x': 292, 'y': 414}, {'x': 291, 'y': 414}, {'x': 291, 'y': 413}, {'x': 290, 'y': 413}, {'x': 290, 'y': 412}, {'x': 289, 'y': 412}, {'x': 289, 'y': 411}, {'x': 288, 'y': 411}, {'x': 287, 'y': 411}, {'x': 287, 'y': 410}, {'x': 286, 'y': 410}, {'x': 285, 'y': 409}, {'x': 284, 'y': 409}, {'x': 284, 'y': 408}, {'x': 283, 'y': 408}, {'x': 282, 'y': 408}, {'x': 281, 'y': 408}, {'x': 280, 'y': 408}, {'x': 280, 'y': 407}, {'x': 280, 'y': 406}, {'x': 279, 'y': 406}, {'x': 279, 'y': 405}, {'x': 278, 'y': 405}, {'x': 278, 'y': 404}, {'x': 277, 'y': 404}, {'x': 277, 'y': 403}, {'x': 276, 'y': 403}, {'x': 276, 'y': 402}, {'x': 275, 'y': 402}, {'x': 276, 'y': 403}, {'x': 277, 'y': 404}, {'x': 278, 'y': 405}, {'x': 279, 'y': 406}, {'x': 280, 'y': 407}, {'x': 280, 'y': 408}, {'x': 280, 'y': 409}, {'x': 280, 'y': 410}, {'x': 281, 'y': 410}, {'x': 281, 'y': 411}, {'x': 282, 'y': 411}, {'x': 282, 'y': 412}, {'x': 283, 'y': 412}, {'x': 283, 'y': 413}, {'x': 284, 'y': 414}, {'x': 284, 'y': 415}, {'x': 285, 'y': 415}, {'x': 285, 'y': 416}, {'x': 286, 'y': 416}, {'x': 286, 'y': 417}, {'x': 287, 'y': 417}, {'x': 287, 'y': 418}, {'x': 288, 'y': 418}, {'x': 288, 'y': 419}, {'x': 289, 'y': 419}, {'x': 289, 'y': 420}, {'x': 290, 'y': 420}, {'x': 291, 'y': 421}, {'x': 291, 'y': 422}, {'x': 292, 'y': 422}, {'x': 292, 'y': 423}, {'x': 292, 'y': 424}, {'x': 292, 'y': 425}, {'x': 292, 'y': 426}, {'x': 292, 'y': 427}, {'x': 292, 'y': 428}, {'x': 292, 'y': 429}, {'x': 292, 'y': 430}, {'x': 291, 'y': 430}, {'x': 290, 'y': 430}, {'x': 290, 'y': 431}, {'x': 289, 'y': 431}, {'x': 288, 'y': 431}, {'x': 288, 'y': 430}, {'x': 287, 'y': 430}, {'x': 286, 'y': 430}, {'x': 286, 'y': 429}, {'x': 285, 'y': 429}, {'x': 284, 'y': 428}, {'x': 284, 'y': 427}, {'x': 283, 'y': 427}, {'x': 283, 'y': 426}, {'x': 282, 'y': 426}, {'x': 282, 'y': 425}, {'x': 281, 'y': 425}, {'x': 281, 'y': 424}, {'x': 280, 'y': 424}, {'x': 280, 'y': 423}, {'x': 279, 'y': 423}, {'x': 279, 'y': 422}, {'x': 278, 'y': 422}, {'x': 277, 'y': 422}, {'x': 277, 'y': 421}, {'x': 276, 'y': 420}, {'x': 275, 'y': 420}, {'x': 275, 'y': 419}, {'x': 274, 'y': 419}, {'x': 274, 'y': 418}, {'x': 273, 'y': 418}, {'x': 273, 'y': 417}, {'x': 272, 'y': 417}, {'x': 272, 'y': 416}, {'x': 271, 'y': 416}, {'x': 271, 'y': 415}, {'x': 270, 'y': 415}, {'x': 269, 'y': 415}, {'x': 269, 'y': 414}, {'x': 268, 'y': 414}, {'x': 268, 'y': 413}, {'x': 267, 'y': 413}, {'x': 266, 'y': 412}, {'x': 265, 'y': 412}, {'x': 265, 'y': 411}, {'x': 264, 'y': 411}, {'x': 263, 'y': 410}, {'x': 262, 'y': 410}, {'x': 261, 'y': 409}, {'x': 261, 'y': 408}, {'x': 260, 'y': 408}, {'x': 260, 'y': 407}, {'x': 259, 'y': 407}, {'x': 258, 'y': 406}, {'x': 257, 'y': 406}, {'x': 256, 'y': 405}, {'x': 256, 'y': 404}, {'x': 255, 'y': 404}, {'x': 255, 'y': 403}, {'x': 254, 'y': 403}, {'x': 254, 'y': 402}, {'x': 253, 'y': 402}, {'x': 253, 'y': 401}, {'x': 252, 'y': 401}, {'x': 252, 'y': 400}, {'x': 252, 'y': 399}, {'x': 252, 'y': 398}, {'x': 252, 'y': 397}, {'x': 251, 'y': 396}, {'x': 251, 'y': 395}, {'x': 250, 'y': 394}, {'x': 250, 'y': 393}, {'x': 250, 'y': 392}, {'x': 250, 'y': 391}, {'x': 250, 'y': 390},{'x': 250, 'y': 389}, {'x': 250, 'y': 388}, {'x': 250, 'y': 387}, {'x': 250, 'y': 386}, {'x': 250, 'y': 385}, {'x': 250, 'y': 384}, {'x': 250, 'y': 383}, {'x': 250, 'y': 382}, {'x': 251, 'y': 382}, {'x': 252, 'y': 382}, {'x': 253, 'y': 382}, {'x': 254, 'y': 382}, {'x': 254, 'y': 383}, {'x': 255, 'y': 383}, {'x': 256, 'y': 383}, {'x': 257, 'y': 383}, {'x': 258, 'y': 383}, {'x': 259, 'y': 383}, {'x': 260, 'y': 383}, {'x': 261, 'y': 383}, {'x': 262, 'y': 383}, {'x': 263, 'y': 383}, {'x': 264, 'y': 382}, {'x': 264, 'y': 381}, {'x': 265, 'y': 381}, {'x': 266, 'y': 381}, {'x': 267, 'y': 381}, {'x': 267, 'y': 380}, {'x': 268, 'y': 380}, {'x': 269, 'y': 380}, {'x': 269, 'y': 379}, {'x': 269, 'y': 378}, {'x': 269, 'y': 377}, {'x': 270, 'y': 377}, {'x': 270, 'y': 376}, {'x': 271, 'y': 376}, {'x': 272, 'y': 376}, {'x': 272, 'y': 375}, {'x': 273, 'y': 374}, {'x': 274, 'y': 373}, {'x': 273, 'y': 374}, {'x': 272, 'y': 375}, {'x': 271, 'y': 376}, {'x': 270, 'y': 376}, {'x': 269, 'y': 377}, {'x': 269, 'y': 378}, {'x': 269, 'y': 379}, {'x': 268, 'y': 380}, {'x': 267, 'y': 380}, {'x': 266, 'y': 381}, {'x': 265, 'y': 381}, {'x': 264, 'y': 381}, {'x': 264, 'y': 382}, {'x': 263, 'y': 383}, {'x': 262, 'y': 383}, {'x': 261, 'y': 383}, {'x': 260, 'y': 383}, {'x': 259, 'y': 383}, {'x': 258, 'y': 383}, {'x': 257, 'y': 383}, {'x': 256, 'y': 383}, {'x': 255, 'y': 383}, {'x': 254, 'y': 383}, {'x': 253, 'y': 382}, {'x': 253, 'y': 381}, {'x': 252, 'y': 381}, {'x': 251, 'y': 381}, {'x': 250, 'y': 381}, {'x': 250, 'y': 380}, {'x': 249, 'y': 380}, {'x': 249, 'y': 379}, {'x': 248, 'y': 379}, {'x': 248, 'y': 378}, {'x': 248, 'y': 377}, {'x': 248, 'y': 376}, {'x': 247, 'y': 376}, {'x': 247, 'y': 375}, {'x': 247, 'y': 374}, {'x': 247, 'y': 373}, {'x': 247, 'y': 372}, {'x': 247, 'y': 371}, {'x': 246, 'y': 371}, {'x': 246, 'y': 370}, {'x': 246, 'y': 369}, {'x': 246, 'y': 368}, {'x': 246, 'y': 367}, {'x': 246, 'y': 366}, {'x': 246, 'y': 365}, {'x': 245, 'y': 365}, {'x': 245, 'y': 364}, {'x': 245, 'y': 363}, {'x': 245, 'y': 362}, {'x': 245, 'y': 361}, {'x': 245, 'y': 360}, {'x': 245, 'y': 359}, {'x': 244, 'y': 358}, {'x': 244, 'y': 357}, {'x': 244, 'y': 356}, {'x': 244, 'y': 355}, {'x': 244, 'y': 354}, {'x': 244, 'y': 353}, {'x': 244, 'y': 352}, {'x': 244, 'y': 351}, {'x': 243, 'y': 351}, {'x': 243, 'y': 350}, {'x': 242, 'y': 350}, {'x': 242, 'y': 349}, {'x': 242, 'y': 348}, {'x': 242, 'y': 347}, {'x': 242, 'y': 346}, {'x': 242, 'y': 345}, {'x': 241, 'y': 345}, {'x': 241, 'y': 344}, {'x': 241, 'y': 343}, {'x': 241, 'y': 342}, {'x': 241, 'y': 341}, {'x': 241, 'y': 340}, {'x': 241, 'y': 339}, {'x': 240, 'y': 339}, {'x': 240, 'y': 338}, {'x': 240, 'y': 337}, {'x': 240, 'y': 336}, {'x': 239, 'y': 336}, {'x': 239, 'y': 335}, {'x': 239, 'y': 334}, {'x': 239, 'y': 333}, {'x': 239, 'y': 332}, {'x': 238, 'y': 332}, {'x': 238, 'y': 331}, {'x': 238, 'y': 330}, {'x': 238, 'y': 329}, {'x': 238, 'y': 328}, {'x': 238, 'y': 327}, {'x': 237, 'y': 327}, {'x': 237, 'y': 326}, {'x': 237, 'y': 325}, {'x': 237, 'y': 324}, {'x': 236, 'y': 324}, {'x': 236, 'y': 323}, {'x': 236, 'y': 322}, {'x': 236, 'y': 321}, {'x': 235, 'y': 321}, {'x': 235, 'y': 320}, {'x': 235, 'y': 319}, {'x': 235, 'y': 318}, {'x': 234, 'y': 318}, {'x': 234, 'y': 317}, {'x': 234, 'y': 316}, {'x': 234, 'y': 315}, {'x': 234, 'y': 314}, {'x': 234, 'y': 313}, {'x': 234, 'y': 312}, {'x': 233, 'y': 312}, {'x': 233, 'y': 311}, {'x': 233, 'y': 310}, {'x': 232, 'y': 310}, {'x': 232, 'y': 309}, {'x': 232, 'y': 308}, {'x': 232, 'y': 307}, {'x': 232, 'y': 306}, {'x': 231, 'y': 306}, {'x': 231, 'y': 305}, {'x': 231, 'y': 304}, {'x': 231, 'y': 303}, {'x': 231, 'y': 302}, {'x': 231, 'y': 301}, {'x': 231, 'y': 300}, {'x': 231, 'y': 299}, {'x': 230, 'y': 299}, {'x': 230, 'y': 298}, {'x': 230, 'y': 297}, {'x': 230, 'y': 296}, {'x': 230, 'y': 295}, {'x': 231, 'y': 295}, {'x': 231, 'y': 294}, {'x': 231, 'y': 293}, {'x': 231, 'y': 292}, {'x': 232, 'y': 292}, {'x': 232, 'y': 291}, {'x': 232, 'y': 290}, {'x': 233, 'y': 290}, {'x': 233, 'y': 289}, {'x': 233, 'y': 288}, {'x': 234, 'y': 288}, {'x': 234, 'y': 287}, {'x': 235, 'y': 287}, {'x': 236, 'y': 286}, {'x': 237, 'y': 285}, {'x': 237, 'y': 284}, {'x': 238, 'y': 283}, {'x': 239, 'y': 283}, {'x': 240, 'y': 283}, {'x': 240, 'y': 282}, {'x': 240, 'y': 281}, {'x': 241, 'y': 280}, {'x': 242, 'y': 280}, {'x': 242, 'y': 279}, {'x': 242, 'y': 278}, {'x': 243, 'y': 278}, {'x': 243, 'y': 277}, {'x': 244, 'y': 277}, {'x': 244, 'y': 276}, {'x': 245, 'y': 276}, {'x': 245, 'y': 275}, {'x': 246, 'y': 275}, {'x': 246, 'y': 274}, {'x': 247, 'y': 274}, {'x': 247, 'y': 273}, {'x': 247, 'y': 272}, {'x': 248, 'y': 271}, {'x': 248, 'y': 270}, {'x': 248, 'y': 269}, {'x': 249, 'y': 269}, {'x': 249, 'y': 268}, {'x': 249, 'y': 267}, {'x': 250, 'y': 267}, {'x': 250, 'y': 266}, {'x': 250, 'y': 265}, {'x': 251, 'y': 265}, {'x': 251, 'y': 264}, {'x': 251, 'y': 263}, {'x': 251, 'y': 262}, {'x': 251, 'y': 261}, {'x': 252, 'y': 261}, {'x': 252, 'y': 260}, {'x': 252, 'y': 259}, {'x': 252, 'y': 258}, {'x': 252, 'y': 257}, {'x': 252, 'y': 256}, {'x': 252, 'y': 255}, {'x': 253, 'y': 255}, {'x': 253, 'y': 254}, {'x': 253, 'y': 253}, {'x': 253, 'y': 252}, {'x': 254, 'y': 252}, {'x': 254, 'y': 251}, {'x': 254, 'y': 250}, {'x': 254, 'y': 249}, {'x': 254, 'y': 248}, {'x': 254, 'y': 247}, {'x': 254, 'y': 246}, {'x': 254, 'y': 245}, {'x': 253, 'y': 245}, {'x': 253, 'y': 244}, {'x': 253, 'y': 243}, {'x': 253, 'y': 242}, {'x': 253, 'y': 241}, {'x': 253, 'y': 240}, {'x': 253, 'y': 239}, {'x': 253, 'y': 238}, {'x': 253, 'y': 237}, {'x': 253, 'y': 236}, {'x': 253, 'y': 235}, {'x': 253, 'y': 234}, {'x': 252, 'y': 233}, {'x': 251, 'y': 232}, {'x': 251, 'y': 231}, {'x': 251, 'y': 230}, {'x': 252, 'y': 230}, {'x': 252, 'y': 229}, {'x': 252, 'y': 228}, {'x': 253, 'y': 228}, {'x': 253, 'y': 227}, {'x': 253, 'y': 226}, {'x': 253, 'y': 225}, {'x': 253, 'y': 224}, {'x': 253, 'y': 223}, {'x': 252, 'y': 223}, {'x': 252, 'y': 222}, {'x': 253, 'y': 223}, {'x': 253, 'y': 224}, {'x': 253, 'y': 225}, {'x': 253, 'y': 226}, {'x': 253, 'y': 227}, {'x': 252, 'y': 228}, {'x': 252, 'y': 229}, {'x': 251, 'y': 230}, {'x': 251, 'y': 231}, {'x': 251, 'y': 232}, {'x': 252, 'y': 233}, {'x': 253, 'y': 234}, {'x': 253, 'y': 235}, {'x': 253, 'y': 236}, {'x': 253, 'y': 237}, {'x': 253, 'y': 238}, {'x': 253, 'y': 239}, {'x': 253, 'y': 240}, {'x': 253, 'y': 241}, {'x': 253, 'y': 242}, {'x': 253, 'y': 243}, {'x': 253, 'y': 244}, {'x': 253, 'y': 245}, {'x': 254, 'y': 246}, {'x': 254, 'y': 247}, {'x': 254, 'y': 248}, {'x': 254, 'y': 249}, {'x': 254, 'y': 250}, {'x': 254, 'y': 251}, {'x': 254, 'y': 252}, {'x': 253, 'y': 253}, {'x': 253, 'y': 254}, {'x': 252, 'y': 255}, {'x': 252, 'y': 256}, {'x': 252, 'y': 257}, {'x': 252, 'y': 258}, {'x': 252, 'y': 259}, {'x': 252, 'y': 260}, {'x': 251, 'y': 261}, {'x': 251, 'y': 262}, {'x': 251, 'y': 263}, {'x': 251, 'y': 264}, {'x': 251, 'y': 265}, {'x': 250, 'y': 266}, {'x': 250, 'y': 267}, {'x': 249, 'y': 268}, {'x': 249, 'y': 269}, {'x': 248, 'y': 270}, {'x': 248, 'y': 271}, {'x': 247, 'y': 272}, {'x': 247, 'y': 273}, {'x': 247, 'y': 274}, {'x': 246, 'y': 275}, {'x': 245, 'y': 276}, {'x': 244, 'y': 277}, {'x': 243, 'y': 278}, {'x': 242, 'y': 279}, {'x': 242, 'y': 280}, {'x': 241, 'y': 281}, {'x': 240, 'y': 282}, {'x': 240, 'y': 283}, {'x': 239, 'y': 284}, {'x': 238, 'y': 284}, {'x': 237, 'y': 284}, {'x': 237, 'y': 285}, {'x': 236, 'y': 285}, {'x': 236, 'y': 286}, {'x': 235, 'y': 287}, {'x': 234, 'y': 287}, {'x': 234, 'y': 288}, {'x': 233, 'y': 288}, {'x': 233, 'y': 289}, {'x': 232, 'y': 289}, {'x': 232, 'y': 290}, {'x': 232, 'y': 291}, {'x': 231, 'y': 292}, {'x': 231, 'y': 293}, {'x': 231, 'y': 294}, {'x': 230, 'y': 295}, {'x': 230, 'y': 296}, {'x': 230, 'y': 297}, {'x': 230, 'y': 298}, {'x': 230, 'y': 299}, {'x': 231, 'y': 300}, {'x': 231, 'y': 301}, {'x': 231, 'y': 302}, {'x': 230, 'y': 303}, {'x': 230, 'y': 304}, {'x': 230, 'y': 305}, {'x': 230, 'y': 306}, {'x': 229, 'y': 306}, {'x': 229, 'y': 307}, {'x': 229, 'y': 308}, {'x': 229, 'y': 309}, {'x': 229, 'y': 310}, {'x': 229, 'y': 311}, {'x': 229, 'y': 312}, {'x': 229, 'y': 313}, {'x': 229, 'y': 314}, {'x': 229, 'y': 315}, {'x': 229, 'y': 316}, {'x': 229, 'y': 317}, {'x': 229, 'y': 318}, {'x': 229, 'y': 319}, {'x': 229, 'y': 320}, {'x': 229, 'y': 321}, {'x': 229, 'y': 322}, {'x': 229, 'y': 323}, {'x': 230, 'y': 324}, {'x': 231, 'y': 325}, {'x': 231, 'y': 326}, {'x': 231, 'y': 327}, {'x': 231, 'y': 328}, {'x': 231, 'y': 329}, {'x': 232, 'y': 330}, {'x': 232, 'y': 331}, {'x': 233, 'y': 331}, {'x': 233, 'y': 332}, {'x': 234, 'y': 332}, {'x': 234, 'y': 333}, {'x': 234, 'y': 334}, {'x': 235, 'y': 335}, {'x': 235, 'y': 336}, {'x': 235, 'y': 337}, {'x': 235, 'y': 338}, {'x': 236, 'y': 339}, {'x': 236, 'y': 340}, {'x': 236, 'y': 341}, {'x': 236, 'y': 342}, {'x': 237, 'y': 343}, {'x': 238, 'y': 344}, {'x': 238, 'y': 345}, {'x': 238, 'y': 346}, {'x': 238, 'y': 347}, {'x': 238, 'y': 348}, {'x': 239, 'y': 348}, {'x': 239, 'y': 349}, {'x': 239, 'y': 350}, {'x': 239, 'y': 351}, {'x': 239, 'y': 352}, {'x': 240, 'y': 352}, {'x': 240, 'y': 353}, {'x': 240, 'y': 354}, {'x': 240, 'y': 355}, {'x': 240, 'y': 356}, {'x': 241, 'y': 356}, {'x': 241, 'y': 357}, {'x': 241, 'y': 358}, {'x': 241, 'y': 359}, {'x': 242, 'y': 359}, {'x': 242, 'y': 360}, {'x': 242, 'y': 361}, {'x': 242, 'y': 362}, {'x': 243, 'y': 362}, {'x': 243, 'y': 363}, {'x': 243, 'y': 364}, {'x': 243, 'y': 365}, {'x': 243, 'y': 366}, {'x': 243, 'y': 367}, {'x': 244, 'y': 367}, {'x': 244, 'y': 368}, {'x': 244, 'y': 369}, {'x': 244, 'y': 370}, {'x': 244, 'y': 371}, {'x': 245, 'y': 371}, {'x': 245, 'y': 372}, {'x': 245, 'y': 373}, {'x': 245, 'y': 374}, {'x': 245, 'y': 375}, {'x': 245, 'y': 376}, {'x': 245, 'y': 377}, {'x': 245, 'y': 378}, {'x': 246, 'y': 378}, {'x': 246, 'y': 379}, {'x': 246, 'y': 380}, {'x': 246, 'y': 381}, {'x': 246, 'y': 382}, {'x': 247, 'y': 382}, {'x': 247, 'y': 383}, {'x': 247, 'y': 384}, {'x': 248, 'y': 385}, {'x': 248, 'y': 386}, {'x': 248, 'y': 387}, {'x': 249, 'y': 387}, {'x': 249, 'y': 388}, {'x': 250, 'y': 388}, {'x': 250, 'y': 389}, {'x': 250, 'y': 390}, {'x': 250, 'y': 391}, {'x': 250, 'y': 392}, {'x': 250, 'y': 393}, {'x': 250, 'y': 394}, {'x': 250, 'y': 395}, {'x': 251, 'y': 395}, {'x': 251, 'y': 396}, {'x': 252, 'y': 397}, {'x': 252, 'y': 398}, {'x': 252, 'y': 399}, {'x': 252, 'y': 400}, {'x': 252, 'y': 401}, {'x': 252, 'y': 402}, {'x': 252, 'y': 403}, {'x': 252, 'y': 404}, {'x': 252, 'y': 405}, {'x': 252, 'y': 406}, {'x': 252, 'y': 407}, {'x': 252, 'y': 408}, {'x': 252, 'y': 409}, {'x': 252, 'y': 410}, {'x': 252, 'y': 411}, {'x': 252, 'y': 412}, {'x': 252, 'y': 413}, {'x': 252, 'y': 414}, {'x': 252, 'y': 415}, {'x': 252, 'y': 416}, {'x': 252, 'y': 417}, {'x': 252, 'y': 418}, {'x': 252, 'y': 419}, {'x': 252, 'y': 420}, {'x': 252, 'y': 421}, {'x': 252, 'y': 422}, {'x': 252, 'y': 423}, {'x': 252, 'y': 424}, {'x': 252, 'y': 425}, {'x': 252, 'y': 426}, {'x': 252, 'y': 427}, {'x': 252, 'y': 428}, {'x': 252, 'y': 429}, {'x': 252, 'y': 430}, {'x': 253, 'y': 431}, {'x': 254, 'y': 432}, {'x': 254, 'y': 433}, {'x': 254, 'y': 434}, {'x': 254, 'y': 435}, {'x': 254, 'y': 436}, {'x': 254, 'y': 437}, {'x': 254, 'y': 438}, {'x': 255, 'y': 439}, {'x': 255, 'y': 440}, {'x': 255, 'y': 441}, {'x': 255, 'y': 442}, {'x': 255, 'y': 443}, {'x': 255, 'y': 444}, {'x': 256, 'y': 445}, {'x': 256, 'y': 446}, {'x': 256, 'y': 447}, {'x': 256, 'y': 448}, {'x': 256, 'y': 449}, {'x': 256, 'y': 450}, {'x': 256, 'y': 451}, {'x': 257, 'y': 452}, {'x': 257, 'y': 453}, {'x': 257, 'y': 454}, {'x': 257, 'y': 455}, {'x': 257, 'y': 456}, {'x': 257, 'y': 457}, {'x': 258, 'y': 458}, {'x': 258, 'y': 459}, {'x': 258, 'y': 460}, {'x': 259, 'y': 461}, {'x': 259, 'y': 462}, {'x': 259, 'y': 463}, {'x': 260, 'y': 464}, {'x': 260, 'y': 465}, {'x': 260, 'y': 466}, {'x': 260, 'y': 467}, {'x': 260, 'y': 468}, {'x': 260, 'y': 469}, {'x': 261, 'y': 470}, {'x': 261, 'y': 471}, {'x': 261, 'y': 472}, {'x': 261, 'y': 473}, {'x': 261, 'y': 474}, {'x': 262, 'y': 475}, {'x': 262, 'y': 476}, {'x': 262, 'y': 477}, {'x': 262, 'y': 478}, {'x': 262, 'y': 479}, {'x': 263, 'y': 479}, {'x': 263, 'y': 480}, {'x': 263, 'y': 481}, {'x': 263, 'y': 482}, {'x': 263, 'y': 483}, {'x': 263, 'y': 484}, {'x': 263, 'y': 485}, {'x': 263, 'y': 486}, {'x': 263, 'y': 487}, {'x': 264, 'y': 488}, {'x': 264, 'y': 489}, {'x': 264, 'y': 490}, {'x': 264, 'y': 491}, {'x': 265, 'y': 492}, {'x': 265, 'y': 493}, {'x': 265, 'y': 494}, {'x': 265, 'y': 495}, {'x': 266, 'y': 495}, {'x': 266, 'y': 496}, {'x': 266, 'y': 497}, {'x': 266, 'y': 498}, {'x': 266, 'y': 499}, {'x': 266, 'y': 500}, {'x': 266, 'y': 501}, {'x': 267, 'y': 502}, {'x': 267, 'y': 503}, {'x': 267, 'y': 504}, {'x': 268, 'y': 505}, {'x': 268, 'y': 506}, {'x': 268, 'y': 507}, {'x': 268, 'y': 508}, {'x': 268, 'y': 509}, {'x': 268, 'y': 510}, {'x': 268, 'y': 511}, {'x': 269, 'y': 512}, {'x': 270, 'y': 513}, {'x': 270, 'y': 514}, {'x': 269, 'y': 515}, {'x': 269, 'y': 516}, {'x': 270, 'y': 517}, {'x': 270, 'y': 518}, {'x': 270, 'y': 519}, {'x': 270, 'y': 520}, {'x': 270, 'y': 521}, {'x': 271, 'y': 522}, {'x': 271, 'y': 523}, {'x': 271, 'y': 524}, {'x': 271, 'y': 525}, {'x': 272, 'y': 526}, {'x': 272, 'y': 527}, {'x': 272, 'y': 528}, {'x': 272, 'y': 529}, {'x': 272, 'y': 530}, {'x': 273, 'y': 531}, {'x': 273, 'y': 532}, {'x': 273, 'y': 533}, {'x': 273, 'y': 534}, {'x': 273, 'y': 535}, {'x': 273, 'y': 536}, {'x': 273, 'y': 537}, {'x': 274, 'y': 538}, {'x': 274, 'y': 539}, {'x': 274, 'y': 540}, {'x': 274, 'y': 541}, {'x': 274, 'y': 542}, {'x': 275, 'y': 543}, {'x': 275, 'y': 544}, {'x': 275, 'y': 545}, {'x': 275, 'y': 546}, {'x': 275, 'y': 547}, {'x': 275, 'y': 548}, {'x': 275, 'y': 549}, {'x': 275, 'y': 550}, {'x': 276, 'y': 551}, {'x': 276, 'y': 552}, {'x': 276, 'y': 553}, {'x': 276, 'y': 554}, {'x': 276, 'y': 555}, {'x': 276, 'y': 556}, {'x': 276, 'y': 557}, {'x': 276, 'y': 558}, {'x': 276, 'y': 559}, {'x': 276, 'y': 560}, {'x': 276, 'y': 561}, {'x': 276, 'y': 562}, {'x': 276, 'y': 563}, {'x': 277, 'y': 564}, {'x': 277, 'y': 565}, {'x': 277, 'y': 566}, {'x': 277, 'y': 567}, {'x': 277, 'y': 568}, {'x': 276, 'y': 569}, {'x': 275, 'y': 569}, {'x': 274, 'y': 569}, {'x': 273, 'y': 569}, {'x': 272, 'y': 569}, {'x': 271, 'y': 569}, {'x': 270, 'y': 569}, {'x': 269, 'y': 569}, {'x': 268, 'y': 569}, {'x': 267, 'y': 569}, {'x': 266, 'y': 569}, {'x': 265, 'y': 569}, {'x': 264, 'y': 569}, {'x': 263, 'y': 569}, {'x': 262, 'y': 569}, {'x': 261, 'y': 569}, {'x': 260, 'y': 569}, {'x': 259, 'y': 569}, {'x': 258, 'y': 569}, {'x': 257, 'y': 569}, {'x': 256, 'y': 569}, {'x': 255, 'y': 569}, {'x': 254, 'y': 569}, {'x': 253, 'y': 569}, {'x': 252, 'y': 569}, {'x': 251, 'y': 569}, {'x': 250, 'y': 569}, {'x': 249, 'y': 569}, {'x': 248, 'y': 569}, {'x': 247, 'y': 569}, {'x': 246, 'y': 569}, {'x': 245, 'y': 569}, {'x': 244, 'y': 569}, {'x': 243, 'y': 569}, {'x': 242, 'y': 569}, {'x': 241, 'y': 569}, {'x': 240, 'y': 569}, {'x': 239, 'y': 569}, {'x': 238, 'y': 569}, {'x': 237, 'y': 569}, {'x': 236, 'y': 569}, {'x': 235, 'y': 569}, {'x': 234, 'y': 569}, {'x': 233, 'y': 569}, {'x': 232, 'y': 569}, {'x': 231, 'y': 569}, {'x': 230, 'y': 569}, {'x': 229, 'y': 569}, {'x': 228, 'y': 569}, {'x': 227, 'y': 569}, {'x': 226, 'y': 569}, {'x': 225, 'y': 569}, {'x': 224, 'y': 569}, {'x': 223, 'y': 569}, {'x': 222, 'y': 569}, {'x': 221, 'y': 569}, {'x': 220, 'y': 569}, {'x': 219, 'y': 569}, {'x': 218, 'y': 569}, {'x': 217, 'y': 569}, {'x': 216, 'y': 569}, {'x': 215, 'y': 569}, {'x': 214, 'y': 569}, {'x': 213, 'y': 569}, {'x': 212, 'y': 569}, {'x': 211, 'y': 569}, {'x': 210, 'y': 569}, {'x': 209, 'y': 569}, {'x': 208, 'y': 569}, {'x': 207, 'y': 569}, {'x': 206, 'y': 569}, {'x': 205, 'y': 569}, {'x': 204, 'y': 569}, {'x': 203, 'y': 569}, {'x': 202, 'y': 569}, {'x': 201, 'y': 569}, {'x': 200, 'y': 569}, {'x': 199, 'y': 569}, {'x': 198, 'y': 569}, {'x': 197, 'y': 569}, {'x': 196, 'y': 569}, {'x': 195, 'y': 569}, {'x': 194, 'y': 569}, {'x': 193, 'y': 569}, {'x': 192, 'y': 569}, {'x': 191, 'y': 569}, {'x': 190, 'y': 569}, {'x': 189, 'y': 569}, {'x': 188, 'y': 569}, {'x': 187, 'y': 569}, {'x': 186, 'y': 569}, {'x': 185, 'y': 569}, {'x': 184, 'y': 569}, {'x': 183, 'y': 569}, {'x': 182, 'y': 569}, {'x': 181, 'y': 569}, {'x': 180, 'y': 569}, {'x': 179, 'y': 569}, {'x': 178, 'y': 569}, {'x': 177, 'y': 569}, {'x': 176, 'y': 569}, {'x': 175, 'y': 569}, {'x': 174, 'y': 569}, {'x': 173, 'y': 569}, {'x': 172, 'y': 569}, {'x': 171, 'y': 569}, {'x': 170, 'y': 569}, {'x': 169, 'y': 569}, {'x': 168, 'y': 569}, {'x': 167, 'y': 569}, {'x': 166, 'y': 569}, {'x': 165, 'y': 569}, {'x': 164, 'y': 569}, {'x': 163, 'y': 569}, {'x': 162, 'y': 569}, {'x': 161, 'y': 569}, {'x': 160, 'y': 569}, {'x': 159, 'y': 569}, {'x': 158, 'y': 569}, {'x': 157, 'y': 569}, {'x': 156, 'y': 569}, {'x': 155, 'y': 569}, {'x': 154, 'y': 569}, {'x': 153, 'y': 569}, {'x': 152, 'y': 569}, {'x': 151, 'y': 569}, {'x': 150, 'y': 569}, {'x': 149, 'y': 569}, {'x': 148, 'y': 569}, {'x': 147, 'y': 569}, {'x': 146, 'y': 569}, {'x': 145, 'y': 569}, {'x': 144, 'y': 569}, {'x': 143, 'y': 569}, {'x': 142, 'y': 569}, {'x': 141, 'y': 569}, {'x': 140, 'y': 569}, {'x': 139, 'y': 569}, {'x': 138, 'y': 569}, {'x': 137, 'y': 569}, {'x': 136, 'y': 569}, {'x': 135, 'y': 569}, {'x': 134, 'y': 569}, {'x': 133, 'y': 569}, {'x': 132, 'y': 569}, {'x': 131, 'y': 569}, {'x': 130, 'y': 569}, {'x': 129, 'y': 569}, {'x': 128, 'y': 569}, {'x': 127, 'y': 569}, {'x': 126, 'y': 569}, {'x': 125, 'y': 569}, {'x': 124, 'y': 569}, {'x': 123, 'y': 569}, {'x': 122, 'y': 569}, {'x': 121, 'y': 569}, {'x': 120, 'y': 569}, {'x': 119, 'y': 569}, {'x': 118, 'y': 569}, {'x': 117, 'y': 569}, {'x': 116, 'y': 569}, {'x': 115, 'y': 569}, {'x': 114, 'y': 569}, {'x': 113, 'y': 569}, {'x': 112, 'y': 569}, {'x': 111, 'y': 569}, {'x': 110, 'y': 569}, {'x': 109, 'y': 569}, {'x': 108, 'y': 569}, {'x': 107, 'y': 569}, {'x': 106, 'y': 569}, {'x': 105, 'y': 569}, {'x': 104, 'y': 569}, {'x': 103, 'y': 569}, {'x': 102, 'y': 569}, {'x': 101, 'y': 569}, {'x': 100, 'y': 569}, {'x': 99, 'y': 569}, {'x': 98, 'y': 569}, {'x': 97, 'y': 569}, {'x': 96, 'y': 569}, {'x': 95, 'y': 569}, {'x': 94, 'y': 569}, {'x': 93, 'y': 569}, {'x': 92, 'y': 569}, {'x': 91, 'y': 569}, {'x': 90, 'y': 569}, {'x': 89, 'y': 569}, {'x': 88, 'y': 569}, {'x': 87, 'y': 569}, {'x': 86, 'y': 569}, {'x': 85, 'y': 569}, {'x': 84, 'y': 569}, {'x': 83, 'y': 569}, {'x': 82, 'y': 569}, {'x': 81, 'y': 569}, {'x': 80, 'y': 569}, {'x': 79, 'y': 569}, {'x': 78, 'y': 569}, {'x': 77, 'y': 569}, {'x': 76, 'y': 569}, {'x': 75, 'y': 569}, {'x': 74, 'y': 569}, {'x': 73, 'y': 569}, {'x': 72, 'y': 569}, {'x': 71, 'y': 569}, {'x': 70, 'y': 569}, {'x': 69, 'y': 569}, {'x': 68, 'y': 569}, {'x': 67, 'y': 569}, {'x': 66, 'y': 569}, {'x': 65, 'y': 569}, {'x': 64, 'y': 569}, {'x': 63, 'y': 569}, {'x': 62, 'y': 569}, {'x': 61, 'y': 569}, {'x': 60, 'y': 569}, {'x': 59, 'y': 569}, {'x': 58, 'y': 569}, {'x': 57, 'y': 569}, {'x': 56, 'y': 569}, {'x': 55, 'y': 569}, {'x': 54, 'y': 569}, {'x': 53, 'y': 569}, {'x': 52, 'y': 569}, {'x': 51, 'y': 569}, {'x': 50, 'y': 569}, {'x': 49, 'y': 569}, {'x': 48, 'y': 569}, {'x': 47, 'y': 569}, {'x': 46, 'y': 569}, {'x': 45, 'y': 569}, {'x': 44, 'y': 569}, {'x': 43, 'y': 569}, {'x': 42, 'y': 569}, {'x': 41, 'y': 569}, {'x': 40, 'y': 569}, {'x': 39, 'y': 569}, {'x': 38, 'y': 569}, {'x': 37, 'y': 569}, {'x': 36, 'y': 569}, {'x': 35, 'y': 569}, {'x': 34, 'y': 569}, {'x': 33, 'y': 569}, {'x': 32, 'y': 569}, {'x': 31, 'y': 569}, {'x': 30, 'y': 569}, {'x': 29, 'y': 569}, {'x': 28, 'y': 569}, {'x': 27, 'y': 569}, {'x': 26, 'y': 569}, {'x': 25, 'y': 569}, {'x': 24, 'y': 569}, {'x': 23, 'y': 569}, {'x': 22, 'y': 569}, {'x': 21, 'y': 569}, {'x': 20, 'y': 569}, {'x': 19, 'y': 569}, {'x': 18, 'y': 569}, {'x': 17, 'y': 569}, {'x': 16, 'y': 569}, {'x': 15, 'y': 569}, {'x': 14, 'y': 569}, {'x': 13, 'y': 569}, {'x': 12, 'y': 569}, {'x': 11, 'y': 569}, {'x': 10, 'y': 569}, {'x': 9, 'y': 569}, {'x': 8, 'y': 569}, {'x': 7, 'y': 569},
{'x': 7, 'y': 568}, {'x': 7, 'y': 567}, {'x': 7, 'y': 566}, {'x': 7, 'y': 565}, {'x': 7, 'y': 564}, {'x': 7, 'y': 563}, {'x': 7, 'y': 562}, {'x': 7, 'y': 561}, {'x': 7, 'y': 560}, {'x': 7, 'y': 559}, {'x': 7, 'y': 558}, {'x': 7, 'y': 557}, {'x': 7, 'y': 556}, {'x': 7, 'y': 555}, {'x': 7, 'y': 554}, {'x': 7, 'y': 553}, {'x': 8, 'y': 553}, {'x': 8, 'y': 552}, {'x': 8, 'y': 551}, {'x': 8, 'y': 550}, {'x': 8, 'y': 549}, {'x': 8, 'y': 548}, {'x': 8, 'y': 547}, {'x': 8, 'y': 546}, {'x': 8, 'y': 545}, {'x': 9, 'y': 545}, {'x': 9, 'y': 544}, {'x': 9, 'y': 543}, {'x': 9, 'y': 542}, {'x': 9, 'y': 541}, {'x': 9, 'y': 540}, {'x': 9, 'y': 539}, {'x': 9, 'y': 538}, {'x': 9, 'y': 537}, {'x': 10, 'y': 537}, {'x': 10, 'y': 536}, {'x': 10, 'y': 535}, {'x': 10, 'y': 534}, {'x': 10, 'y': 533}, {'x': 10, 'y': 532}, {'x': 10, 'y': 531}, {'x': 10, 'y': 530}, {'x': 10, 'y': 529}, {'x': 11, 'y': 529}, {'x': 11, 'y': 528}, {'x': 11, 'y': 527}, {'x': 11, 'y': 526}, {'x': 11, 'y': 525}, {'x': 11, 'y': 524}, {'x': 11, 'y': 523}, {'x': 11, 'y': 522}, {'x': 12, 'y': 521}, {'x': 12, 'y': 520}, {'x': 12, 'y': 519}, {'x': 12, 'y': 518}, {'x': 12, 'y': 517}, {'x': 12, 'y': 516}, {'x': 12, 'y': 515}, {'x': 12, 'y': 514}, {'x': 12, 'y': 513}, {'x': 12, 'y': 512}, {'x': 12, 'y': 511}, {'x': 12, 'y': 510}, {'x': 12, 'y': 509}, {'x': 12, 'y': 508}, {'x': 12, 'y': 507}, {'x': 12, 'y': 506}, {'x': 13, 'y': 506}, {'x': 13, 'y': 505}, {'x': 13, 'y': 504}, {'x': 13, 'y': 503}, {'x': 13, 'y': 502}, {'x': 13, 'y': 501}, {'x': 13, 'y': 500}, {'x': 13, 'y': 499}, {'x': 13, 'y': 498}, {'x': 13, 'y': 497}, {'x': 13, 'y': 496}, {'x': 13, 'y': 495}, {'x': 13, 'y': 494}, {'x': 13, 'y': 493}, {'x': 14, 'y': 493}, {'x': 14, 'y': 492}, {'x': 14, 'y': 491}, {'x': 14, 'y': 490}, {'x': 14, 'y': 489}, {'x': 14, 'y': 488}, {'x': 14, 'y': 487}, {'x': 14, 'y': 486}, {'x': 14, 'y': 485}, {'x': 14, 'y': 484}, {'x': 14, 'y': 483}, {'x': 13, 'y': 483}, {'x': 13, 'y': 482}, {'x': 13, 'y': 481}, {'x': 13, 'y': 480}, {'x': 13, 'y': 479}, {'x': 13, 'y': 478}, {'x': 13, 'y': 477}, {'x': 13, 'y': 476}, {'x': 13, 'y': 475}, {'x': 13, 'y': 474}, {'x': 13, 'y': 473}, {'x': 13, 'y': 472}, {'x': 13, 'y': 471}, {'x': 13, 'y': 470}, {'x': 13, 'y': 469}, {'x': 13, 'y': 468}, {'x': 13, 'y': 467}, {'x': 13, 'y': 466}, {'x': 13, 'y': 465}, {'x': 13, 'y': 464}, {'x': 14, 'y': 464}, {'x': 14, 'y': 463}, {'x': 14, 'y': 462}, {'x': 14, 'y': 461}, {'x': 14, 'y': 460}, {'x': 14, 'y': 459}, {'x': 14, 'y': 458}, {'x': 14, 'y': 457}, {'x': 14, 'y': 456}, {'x': 14, 'y': 455}, {'x': 15, 'y': 455}, {'x': 15, 'y': 454}, {'x': 15, 'y': 453}, {'x': 15, 'y': 452}, {'x': 15, 'y': 451}, {'x': 15, 'y': 450}, {'x': 15, 'y': 449}, {'x': 15, 'y': 448}, {'x': 16, 'y': 448}, {'x': 16, 'y': 447}, {'x': 16, 'y': 446}, {'x': 16, 'y': 445}, {'x': 16, 'y': 444}, {'x': 16, 'y': 443}, {'x': 16, 'y': 442}, {'x': 16, 'y': 441}, {'x': 16, 'y': 440}, {'x': 17, 'y': 439}, {'x': 17, 'y': 438}, {'x': 17, 'y': 437}, {'x': 18, 'y': 437}, {'x': 18, 'y': 436}, {'x': 18, 'y': 435}, {'x': 18, 'y': 434}, {'x': 18, 'y': 433}, {'x': 18, 'y': 432}, {'x': 18, 'y': 431}, {'x': 18, 'y': 430}, {'x': 18, 'y': 429}, {'x': 18, 'y': 428}, {'x': 18, 'y': 427}, {'x': 19, 'y': 427}, {'x': 19, 'y': 426}, {'x': 19, 'y': 425}, {'x': 19, 'y': 424}, {'x': 20, 'y': 424}, {'x': 20, 'y': 423}, {'x': 20, 'y': 422}, {'x': 20, 'y': 421}, {'x': 20, 'y': 420}, {'x': 20, 'y': 419}, {'x': 20, 'y': 418}, {'x': 21, 'y': 418}, {'x': 21, 'y': 417}, {'x': 21, 'y': 416}, {'x': 21, 'y': 415}, {'x': 21, 'y': 414}, {'x': 22, 'y': 414}, {'x': 22, 'y': 413}, {'x': 22, 'y': 412}, {'x': 22, 'y': 411}, {'x': 23, 'y': 411}, {'x': 23, 'y': 410}, {'x': 23, 'y': 409}, {'x': 23, 'y': 408}, {'x': 23, 'y': 407}, {'x': 24, 'y': 407}, {'x': 24, 'y': 406}, {'x': 24, 'y': 405}, {'x': 24, 'y': 404}, {'x': 25, 'y': 404}, {'x': 26, 'y': 404}, {'x': 25, 'y': 403}, {'x': 25, 'y': 402}, {'x': 26, 'y': 402}, {'x': 26, 'y': 401}, {'x': 26, 'y': 400}, {'x': 26, 'y': 399}, {'x': 26, 'y': 398}, {'x': 27, 'y': 398}, {'x': 27, 'y': 397}, {'x': 27, 'y': 396}, {'x': 28, 'y': 396}, {'x': 28, 'y': 395}, {'x': 28, 'y': 394}, {'x': 29, 'y': 394}, {'x': 29, 'y': 393}, {'x': 29, 'y': 392}, {'x': 29, 'y': 391}, {'x': 30, 'y': 391}, {'x': 30, 'y': 390}, {'x': 30, 'y': 389}, {'x': 30, 'y': 388}, {'x': 31, 'y': 388}, {'x': 31, 'y': 387}, {'x': 32, 'y': 387}, {'x': 32, 'y': 386}, {'x': 32, 'y': 385}, {'x': 32, 'y': 384}, {'x': 33, 'y': 384}, {'x': 33, 'y': 383}, {'x': 33, 'y': 382}, {'x': 34, 'y': 382}, {'x': 34, 'y': 381}, {'x': 34, 'y': 380}, {'x': 34, 'y': 379}, {'x': 34, 'y': 378}, {'x': 35, 'y': 378}, {'x': 35, 'y': 377}, {'x': 35, 'y': 376}, {'x': 35, 'y': 375}, {'x': 36, 'y': 375}, {'x': 36, 'y': 374}, {'x': 36, 'y': 373}, {'x': 36, 'y': 372}, {'x': 37, 'y': 372}, {'x': 37, 'y': 371}, {'x': 37, 'y': 370}, {'x': 38, 'y': 370}, {'x': 38, 'y': 369}, {'x': 38, 'y': 368}, {'x': 38, 'y': 367}, {'x': 38, 'y': 366}, {'x': 39, 'y': 366}, {'x': 39, 'y': 365}, {'x': 39, 'y': 364}, {'x': 39, 'y': 363}, {'x': 40, 'y': 363}, {'x': 40, 'y': 362}, {'x': 40, 'y': 361}, {'x': 40, 'y': 360}, {'x': 41, 'y': 360}, {'x': 41, 'y': 359}, {'x': 42, 'y': 359}, {'x': 42, 'y': 358}, {'x': 42, 'y': 357}, {'x': 42, 'y': 356}, {'x': 43, 'y': 356}, {'x': 43, 'y': 355}, {'x': 43, 'y': 354}, {'x': 44, 'y': 354}, {'x': 44, 'y': 353}, {'x': 44, 'y': 352}, {'x': 44, 'y': 351}, {'x': 45, 'y': 351}, {'x': 45, 'y': 350}, {'x': 45, 'y': 349}, {'x': 46, 'y': 349}, {'x': 46, 'y': 348}, {'x': 47, 'y': 348}, {'x': 47, 'y': 347}, {'x': 48, 'y': 347}, {'x': 48, 'y': 346}, {'x': 48, 'y': 345}, {'x': 49, 'y': 345}, {'x': 49, 'y': 344}, {'x': 49, 'y': 343}, {'x': 50, 'y': 343}, {'x': 50, 'y': 342}, {'x': 51, 'y': 342}, {'x': 51, 'y': 341}, {'x': 51, 'y': 340}, {'x': 52, 'y': 340}, {'x': 52, 'y': 339}, {'x': 53, 'y': 339}, {'x': 53, 'y': 338}, {'x': 53, 'y': 337}, {'x': 54, 'y': 337}, {'x': 54, 'y': 336}, {'x': 55, 'y': 336}, {'x': 55, 'y': 335}, {'x': 56, 'y': 335}, {'x': 56, 'y': 334}, {'x': 57, 'y': 334}, {'x': 57, 'y': 333}, {'x': 57, 'y': 332}, {'x': 58, 'y': 332}, {'x': 58, 'y': 331}, {'x': 59, 'y': 330}, {'x': 59, 'y': 329}, {'x': 60, 'y': 329}, {'x': 60, 'y': 328}, {'x': 61, 'y': 328}, {'x': 61, 'y': 327}, {'x': 62, 'y': 327}, {'x': 62, 'y': 326}, {'x': 62, 'y': 325}, {'x': 63, 'y': 325}, {'x': 63, 'y': 324}, {'x': 64, 'y': 324}, {'x': 64, 'y': 323}, {'x': 64, 'y': 322}, {'x': 64, 'y': 321}, {'x': 65, 'y': 321}, {'x': 65, 'y': 320}, {'x': 65, 'y': 319}, {'x': 66, 'y': 319}, {'x': 66, 'y': 318}, {'x': 66, 'y': 317}, {'x': 67, 'y': 317}, {'x': 67, 'y': 316}, {'x': 68, 'y': 316}, {'x': 68, 'y': 315}, {'x': 69, 'y': 315}, {'x': 69, 'y': 314}, {'x': 70, 'y': 314}, {'x': 70, 'y': 313}, {'x': 71, 'y': 313}, {'x': 71, 'y': 312}, {'x': 71, 'y': 311}, {'x': 72, 'y': 311}, {'x': 72, 'y': 310}, {'x': 73, 'y': 310}, {'x': 73, 'y': 309}, {'x': 74, 'y': 309}, {'x': 74, 'y': 308}, {'x': 74, 'y': 307}, {'x': 75, 'y': 307}, {'x': 75, 'y': 306}, {'x': 76, 'y': 306}, {'x': 76, 'y': 305}, {'x': 77, 'y': 305}, {'x': 77, 'y': 304}, {'x': 78, 'y': 304}, {'x': 78, 'y': 303}, {'x': 79, 'y': 303}, {'x': 79, 'y': 302}, {'x': 79, 'y': 301}, {'x': 80, 'y': 301}, {'x': 80, 'y': 300}, {'x': 80, 'y': 299}, {'x': 80, 'y': 298}, {'x': 81, 'y': 298}, {'x': 81, 'y': 297}, {'x': 81, 'y': 296}, {'x': 82, 'y': 296}, {'x': 82, 'y': 295}, {'x': 82, 'y': 294}, {'x': 82, 'y': 293}, {'x': 83, 'y': 293}, {'x': 83, 'y': 292}, {'x': 83, 'y': 291}, {'x': 83, 'y': 290}, {'x': 84, 'y': 290}, {'x': 84, 'y': 289}, {'x': 84, 'y': 288}, {'x': 84, 'y': 287}, {'x': 85, 'y': 287}, {'x': 85, 'y': 286}, {'x': 85, 'y': 285}, {'x': 85, 'y': 284}, {'x': 86, 'y': 284}, {'x': 86, 'y': 283}, {'x': 86, 'y': 282}, {'x': 87, 'y': 282}, {'x': 87, 'y': 281}, {'x': 87, 'y': 280}, {'x': 87, 'y': 279}, {'x': 87, 'y': 278}, {'x': 88, 'y': 278}, {'x': 88, 'y': 277}, {'x': 88, 'y': 276}, {'x': 88, 'y': 275}, {'x': 88, 'y': 274}, {'x': 88, 'y': 273}, {'x': 88, 'y': 272}, {'x': 88, 'y': 271}, {'x': 88, 'y': 270}, {'x': 88, 'y': 269}, {'x': 88, 'y': 268}, {'x': 88, 'y': 267}, {'x': 88, 'y': 266}, {'x': 88, 'y': 265}, {'x': 88, 'y': 264}, {'x': 88, 'y': 263}, {'x': 88, 'y': 262}, {'x': 88, 'y': 261}, {'x': 87, 'y': 261}, {'x': 87, 'y': 260}, {'x': 87, 'y': 259}, {'x': 87, 'y': 258}, {'x': 87, 'y': 257}, {'x': 87, 'y': 256}, {'x': 87, 'y': 255}, {'x': 86, 'y': 255}, {'x': 86, 'y': 254}, {'x': 86, 'y': 253}, {'x': 86, 'y': 252}, {'x': 86, 'y': 251}, {'x': 86, 'y': 250}, {'x': 86, 'y': 249}, {'x': 85, 'y': 249}, {'x': 85, 'y': 248}, {'x': 85, 'y': 247}, {'x': 85, 'y': 246}, {'x': 85, 'y': 245}, {'x': 85, 'y': 244}, {'x': 85, 'y': 243}, {'x': 86, 'y': 243}, {'x': 86, 'y': 242}, {'x': 86, 'y': 241}, {'x': 87, 'y': 241}, {'x': 87, 'y': 240}, {'x': 87, 'y': 239}, {'x': 88, 'y': 239}, {'x': 88, 'y': 238}, {'x': 88, 'y': 237}, {'x': 89, 'y': 237}, {'x': 89, 'y': 236}, {'x': 89, 'y': 235}, {'x': 89, 'y': 234}, {'x': 90, 'y': 234}, {'x': 90, 'y': 233}, {'x': 90, 'y': 232}, {'x': 90, 'y': 231}, {'x': 90, 'y': 230}, {'x': 91, 'y': 229}, {'x': 91, 'y': 228}, {'x': 92, 'y': 228}, {'x': 92, 'y': 227}, {'x': 93, 'y': 227}, {'x': 93, 'y': 226}, {'x': 93, 'y': 225}, {'x': 94, 'y': 224}, {'x': 94, 'y': 223}, {'x': 94, 'y': 222}, {'x': 94, 'y': 221}, {'x': 94, 'y': 220}, {'x': 94, 'y': 219}, {'x': 94, 'y': 218}, {'x': 94, 'y': 217}, {'x': 94, 'y': 216}, {'x': 93, 'y': 215}, {'x': 93, 'y': 214}, {'x': 93, 'y': 213}, {'x': 93, 'y': 212}, {'x': 93, 'y': 211}, {'x': 93, 'y': 210}, {'x': 93, 'y': 209}, {'x': 93, 'y': 208}, {'x': 93, 'y': 207}, {'x': 93, 'y': 206}, {'x': 93, 'y': 205}, {'x': 93, 'y': 204}, {'x': 93, 'y': 203}, {'x': 94, 'y': 203}, {'x': 94, 'y': 202}, {'x': 94, 'y': 201}, {'x': 94, 'y': 200}, {'x': 94, 'y': 199}, {'x': 94, 'y': 198}, {'x': 94, 'y': 197}, {'x': 94, 'y': 196}, {'x': 94, 'y': 197}, {'x': 94, 'y': 198}, {'x': 94, 'y': 199}, {'x': 94, 'y': 200}, {'x': 94, 'y': 201}, {'x': 94, 'y': 202}, {'x': 93, 'y': 203}, {'x': 93, 'y': 204}, {'x': 93, 'y': 205}, {'x': 93, 'y': 206}, {'x': 93, 'y': 207}, {'x': 93, 'y': 208}, {'x': 93, 'y': 209}, {'x': 93, 'y': 210}, {'x': 93, 'y': 211}, {'x': 93, 'y': 212}, {'x': 93, 'y': 213}, {'x': 93, 'y': 214}, {'x': 93, 'y': 215}, {'x': 94, 'y': 216}, {'x': 94, 'y': 217}, {'x': 94, 'y': 218}, {'x': 94, 'y': 219}, {'x': 94, 'y': 220}, {'x': 94, 'y': 221}, {'x': 94, 'y': 222}, {'x': 94, 'y': 223}, {'x': 94, 'y': 224}, {'x': 93, 'y': 225}, {'x': 93, 'y': 226}, {'x': 92, 'y': 227}, {'x': 91, 'y': 228}, {'x': 91, 'y': 229}, {'x': 90, 'y': 230}, {'x': 90, 'y': 231}, {'x': 90, 'y': 232}, {'x': 90, 'y': 233}, {'x': 89, 'y': 234}, {'x': 89, 'y': 235}, {'x': 89, 'y': 236}, {'x': 88, 'y': 237}, {'x': 88, 'y': 238}, {'x': 87, 'y': 239}, {'x': 87, 'y': 240}, {'x': 86, 'y': 241}, {'x': 86, 'y': 242}, {'x': 85, 'y': 243}, {'x': 85, 'y': 244}, {'x': 85, 'y': 245}, {'x': 85, 'y': 246}, {'x': 84, 'y': 247}, {'x': 84, 'y': 248}, {'x': 83, 'y': 248}, {'x': 83, 'y': 249}, {'x': 82, 'y': 249}, {'x': 82, 'y': 250}, {'x': 81, 'y': 250}, {'x': 81, 'y': 251}, {'x': 80, 'y': 251}, {'x': 80, 'y': 252}, {'x': 79, 'y': 252}, {'x': 79, 'y': 253}, {'x': 78, 'y': 253}, {'x': 78, 'y': 254}, {'x': 78, 'y': 255}, {'x': 77, 'y': 255}, {'x': 77, 'y': 256}, {'x': 77, 'y': 257}, {'x': 77, 'y': 258}, {'x': 76, 'y': 258}, {'x': 76, 'y': 259}, {'x': 76, 'y': 260}, {'x': 75, 'y': 260}, {'x': 75, 'y': 261}, {'x': 75, 'y': 262}, {'x': 74, 'y': 262}, {'x': 74, 'y': 263}, {'x': 73, 'y': 263}, {'x': 72, 'y': 263}, {'x': 72, 'y': 264}, {'x': 72, 'y': 265}, {'x': 72, 'y': 266}, {'x': 71, 'y': 266}, {'x': 71, 'y': 267}, {'x': 70, 'y': 267}, {'x': 70, 'y': 268}, {'x': 70, 'y': 269}, {'x': 69, 'y': 269}, {'x': 69, 'y': 270}, {'x': 68, 'y': 270}, {'x': 67, 'y': 271}, {'x': 66, 'y': 271}, {'x': 66, 'y': 272}, {'x': 65, 'y': 272}, {'x': 64, 'y': 272}, {'x': 64, 'y': 273}, {'x': 63, 'y': 273}, {'x': 62, 'y': 273}, {'x': 62, 'y': 274}, {'x': 61, 'y': 274}, {'x': 60, 'y': 274}, {'x': 59, 'y': 274}, {'x': 58, 'y': 274}, {'x': 57, 'y': 274}, {'x': 56, 'y': 274}, {'x': 55, 'y': 274}, {'x': 54, 'y': 274}, {'x': 53, 'y': 274}, {'x': 52, 'y': 274}, {'x': 51, 'y': 274}, {'x': 51, 'y': 275}, {'x': 50, 'y': 275}, {'x': 49, 'y': 275}, {'x': 48, 'y': 276}, {'x': 47, 'y': 276}, {'x': 46, 'y': 276}, {'x': 46, 'y': 277}, {'x': 45, 'y': 277}, {'x': 44, 'y': 277}, {'x': 44, 'y': 278}, {'x': 43, 'y': 278}, {'x': 42, 'y': 278}, {'x': 42, 'y': 279}, {'x': 41, 'y': 279}, {'x': 40, 'y': 279}, {'x': 39, 'y': 279}, {'x': 39, 'y': 280}, {'x': 38, 'y': 280}, {'x': 37, 'y': 280}, {'x': 36, 'y': 280}, {'x': 35, 'y': 280}, {'x': 34, 'y': 280}, {'x': 33, 'y': 280}, {'x': 32, 'y': 280}, {'x': 31, 'y': 280}, {'x': 30, 'y': 280}, {'x': 29, 'y': 280}, {'x': 28, 'y': 280}, {'x': 27, 'y': 280}, {'x': 27, 'y': 279}, {'x': 26, 'y': 279}, {'x': 25, 'y': 279}, {'x': 24, 'y': 279}, {'x': 23, 'y': 279}, {'x': 23, 'y': 278}, {'x': 22, 'y': 278}, {'x': 22, 'y': 277}, {'x': 21, 'y': 277}, {'x': 20, 'y': 277}, {'x': 20, 'y': 276}, {'x': 19, 'y': 276}, {'x': 19, 'y': 275}, {'x': 18, 'y': 275}, {'x': 18, 'y': 274}, {'x': 17, 'y': 274}, {'x': 17, 'y': 273}, {'x': 17, 'y': 272}, {'x': 16, 'y': 272}, {'x': 16, 'y': 271}, {'x': 15, 'y': 271}, {'x': 15, 'y': 270}, {'x': 15, 'y': 269}, {'x': 14, 'y': 269}, {'x': 14, 'y': 268}, {'x': 14, 'y': 267}, {'x': 14, 'y': 266}, {'x': 13, 'y': 266}, {'x': 13, 'y': 265}, {'x': 13, 'y': 264}, {'x': 13, 'y': 263}, {'x': 13, 'y': 262}, {'x': 13, 'y': 261}, {'x': 13, 'y': 260}, {'x': 13, 'y': 259}, {'x': 13, 'y': 258}, {'x': 13, 'y': 257}, {'x': 13, 'y': 256}, {'x': 13, 'y': 255}, {'x': 13, 'y': 254}, {'x': 13, 'y': 253}, {'x': 13, 'y': 252}, {'x': 13, 'y': 251}, {'x': 13, 'y': 250}, {'x': 13, 'y': 249}, {'x': 13, 'y': 248}, {'x': 13, 'y': 247}, {'x': 13, 'y': 246}, {'x': 12, 'y': 246}, {'x': 12, 'y': 245}, {'x': 12, 'y': 244}, {'x': 12, 'y': 243}, {'x': 12, 'y': 242}, {'x': 12, 'y': 241}, {'x': 12, 'y': 240}, {'x': 12, 'y': 239}, {'x': 12, 'y': 238}, {'x': 12, 'y': 237}, {'x': 12, 'y': 236}, {'x': 12, 'y': 235}, {'x': 12, 'y': 234}, {'x': 12, 'y': 233}, {'x': 12, 'y': 232}, {'x': 12, 'y': 231}, {'x': 13, 'y': 231}, {'x': 13, 'y': 230}, {'x': 13, 'y': 229}, {'x': 14, 'y': 229}, {'x': 14, 'y': 228}, {'x': 15, 'y': 228}, {'x': 15, 'y': 227}, {'x': 15, 'y': 226}, {'x': 15, 'y': 225}, {'x': 16, 'y': 225}, {'x': 16, 'y': 224}, {'x': 16, 'y': 223}, {'x': 17, 'y': 223}, {'x': 17, 'y': 222}, {'x': 17, 'y': 221}, {'x': 18, 'y': 221}, {'x': 18, 'y': 220}, {'x': 18, 'y': 219}, {'x': 19, 'y': 219}, {'x': 19, 'y': 218}, {'x': 19, 'y': 217}, {'x': 19, 'y': 216}, {'x': 20, 'y': 216}, {'x': 20, 'y': 215}, {'x': 20, 'y': 214}, {'x': 20, 'y': 213}, {'x': 20, 'y': 212}, {'x': 21, 'y': 212}, {'x': 21, 'y': 211}, {'x': 21, 'y': 210}, {'x': 22, 'y': 210}, {'x': 22, 'y': 209}, {'x': 22, 'y': 208}, {'x': 22, 'y': 207}, {'x': 23, 'y': 207}, {'x': 23, 'y': 206}, {'x': 24, 'y': 206}, {'x': 24, 'y': 205}, {'x': 25, 'y': 205}, {'x': 25, 'y': 204}, {'x': 26, 'y': 204}, {'x': 26, 'y': 203}, {'x': 26, 'y': 202}, {'x': 26, 'y': 201}, {'x': 27, 'y': 201}, {'x': 27, 'y': 200}, {'x': 27, 'y': 199}, {'x': 27, 'y': 198}, {'x': 27, 'y': 197}, {'x': 28, 'y': 197}, {'x': 28, 'y': 196}, {'x': 28, 'y': 195}, {'x': 29, 'y': 195}, {'x': 29, 'y': 194}, {'x': 29, 'y': 193}, {'x': 29, 'y': 192}, {'x': 30, 'y': 192}, {'x': 30, 'y': 191}, {'x': 30, 'y': 190}, {'x': 30, 'y': 189}, {'x': 31, 'y': 189}, {'x': 31, 'y': 188}, {'x': 32, 'y': 188}, {'x': 32, 'y': 187}, {'x': 33, 'y': 187}, {'x': 33, 'y': 186}, {'x': 34, 'y': 186}, {'x': 34, 'y': 185}, {'x': 35, 'y': 185}, {'x': 35, 'y': 184}, {'x': 36, 'y': 184}, {'x': 36, 'y': 183}, {'x': 37, 'y': 183}, {'x': 37, 'y': 182}, {'x': 37, 'y': 181}, {'x': 38, 'y': 181}, {'x': 38, 'y': 180}, {'x': 38, 'y': 179}, {'x': 38, 'y': 178}, {'x': 38, 'y': 177}, {'x': 38, 'y': 176}, {'x': 39, 'y': 175}, {'x': 39, 'y': 174}, {'x': 40, 'y': 174}, {'x': 40, 'y': 173}, {'x': 41, 'y': 173}, {'x': 41, 'y': 172}, {'x': 41, 'y': 171}, {'x': 42, 'y': 171}, {'x': 42, 'y': 170}, {'x': 43, 'y': 169}, {'x': 43, 'y': 168}, {'x': 44, 'y': 168}, {'x': 44, 'y': 167}, {'x': 45, 'y': 167}, {'x': 45, 'y': 166}, {'x': 46, 'y': 166}, {'x': 46, 'y': 165}, {'x': 46, 'y': 164}, {'x': 47, 'y': 164}, {'x': 47, 'y': 163}, {'x': 47, 'y': 162}, {'x': 48, 'y': 162}, {'x': 48, 'y': 161}, {'x': 48, 'y': 160}, {'x': 49, 'y': 160}, {'x': 49, 'y': 159}, {'x': 49, 'y': 158}, {'x': 49, 'y': 157}, {'x': 50, 'y': 157}, {'x': 50, 'y': 156}, {'x': 50, 'y': 155}, {'x': 51, 'y': 155}, {'x': 51, 'y': 154}, {'x': 51, 'y': 153}, {'x': 51, 'y': 152}, {'x': 51, 'y': 151}, {'x': 51, 'y': 150}, {'x': 52, 'y': 150}, {'x': 52, 'y': 149}, {'x': 52, 'y': 148}, {'x': 52, 'y': 147}, {'x': 52, 'y': 146}, {'x': 52, 'y': 145}, {'x': 52, 'y': 144}, {'x': 53, 'y': 143}, {'x': 54, 'y': 143}, {'x': 54, 'y': 142}, {'x': 54, 'y': 141}, {'x': 55, 'y': 141}, {'x': 55, 'y': 140}, {'x': 55, 'y': 139}, {'x': 56, 'y': 139}, {'x': 56, 'y': 138}, {'x': 57, 'y': 138}, {'x': 57, 'y': 137}, {'x': 57, 'y': 136}, {'x': 58, 'y': 136}, {'x': 58, 'y': 135}, {'x': 59, 'y': 135}, {'x': 59, 'y': 134}, {'x': 60, 'y': 134}, {'x': 61, 'y': 134}, {'x': 61, 'y': 135}, {'x': 61, 'y': 136}, {'x': 61, 'y': 137}, {'x': 62, 'y': 137}, {'x': 62, 'y': 138}, {'x': 63, 'y': 138}, {'x': 63, 'y': 139}, {'x': 63, 'y': 140}, {'x': 64, 'y': 140}, {'x': 64, 'y': 141}, {'x': 65, 'y': 141}, {'x': 65, 'y': 142}, {'x': 66, 'y': 142}, {'x': 66, 'y': 143}, {'x': 66, 'y': 144}, {'x': 67, 'y': 144}, {'x': 67, 'y': 145}, {'x': 68, 'y': 146},{'x': 69, 'y': 146}, {'x': 68, 'y': 147}, {'x': 69, 'y': 147}, {'x': 69, 'y': 148}, {'x': 69, 'y': 149}, {'x': 69, 'y': 150}, {'x': 70, 'y': 150}, {'x': 70, 'y': 151}, {'x': 70, 'y': 152}, {'x': 70, 'y': 153}, {'x': 71, 'y': 153}, {'x': 71, 'y': 154}, {'x': 71, 'y': 155}, {'x': 71, 'y': 156}, {'x': 71, 'y': 157}, {'x': 72, 'y': 158}, {'x': 72, 'y': 159}, {'x': 73, 'y': 159}, {'x': 73, 'y': 160}, {'x': 73, 'y': 161}, {'x': 74, 'y': 161}, {'x': 74, 'y': 162}, {'x': 75, 'y': 162}, {'x': 75, 'y': 163}, {'x': 75, 'y': 164}, {'x': 75, 'y': 165}, {'x': 76, 'y': 165}, {'x': 76, 'y': 166}, {'x': 77, 'y': 166}, {'x': 77, 'y': 167}, {'x': 78, 'y': 167}, {'x': 78, 'y': 168}, {'x': 78, 'y': 169}, {'x': 79, 'y': 169}, {'x': 79, 'y': 170}, {'x': 80, 'y': 170}, {'x': 80, 'y': 171}, {'x': 81, 'y': 171}, {'x': 82, 'y': 172}, {'x': 83, 'y': 173}, {'x': 84, 'y': 174}, {'x': 85, 'y': 175}, {'x': 85, 'y': 176}, {'x': 86, 'y': 176}, {'x': 87, 'y': 177}, {'x': 88, 'y': 177}, {'x': 89, 'y': 177}, {'x': 90, 'y': 177}, {'x': 91, 'y': 177}, {'x': 91, 'y': 178}, {'x': 92, 'y': 178}, {'x': 93, 'y': 178}, {'x': 94, 'y': 178}, {'x': 95, 'y': 178}, {'x': 96, 'y': 178}, {'x': 96, 'y': 177}, {'x': 97, 'y': 177}, {'x': 97, 'y': 176}, {'x': 98, 'y': 176}, {'x': 98, 'y': 175}, {'x': 98, 'y': 174}, {'x': 98, 'y': 173}, {'x': 98, 'y': 172}, {'x': 97, 'y': 172}, {'x': 97, 'y': 171}, {'x': 97, 'y': 170}, {'x': 97, 'y': 169}, {'x': 96, 'y': 169}, {'x': 96, 'y': 168}, {'x': 96, 'y': 167}, {'x': 95, 'y': 167}, {'x': 95, 'y': 166}, {'x': 94, 'y': 166}, {'x': 94, 'y': 165}, {'x': 94, 'y': 164}, {'x': 94, 'y': 163}, {'x': 94, 'y': 162}, {'x': 94, 'y': 161}, {'x': 93, 'y': 161}, {'x': 93, 'y': 160}, {'x': 92, 'y': 160}, {'x': 92, 'y': 159}, {'x': 91, 'y': 159}, {'x': 91, 'y': 158}, {'x': 90, 'y': 158}, {'x': 90, 'y': 157}, {'x': 89, 'y': 157}, {'x': 88, 'y': 157}, {'x': 87, 'y': 157}, {'x': 86, 'y': 157}, {'x': 85, 'y': 157}, {'x': 84, 'y': 157}, {'x': 85, 'y': 157}, {'x': 86, 'y': 157}, {'x': 87, 'y': 157}, {'x': 88, 'y': 157}, {'x': 89, 'y': 157}, {'x': 90, 'y': 157}, {'x': 90, 'y': 158}, {'x': 91, 'y': 159}, {'x': 92, 'y': 160}, {'x': 93, 'y': 161}, {'x': 94, 'y': 162}, {'x': 94, 'y': 163}, {'x': 94, 'y': 164}, {'x': 94, 'y': 165}, {'x': 94, 'y': 166}, {'x': 95, 'y': 167}, {'x': 96, 'y': 168}, {'x': 96, 'y': 169}, {'x': 97, 'y': 170}, {'x': 97, 'y': 171}, {'x': 97, 'y': 172}, {'x': 98, 'y': 173}, {'x': 98, 'y': 174}, {'x': 98, 'y': 175}, {'x': 97, 'y': 176}, {'x': 96, 'y': 177}, {'x': 96, 'y': 178}, {'x': 96, 'y': 179}, {'x': 95, 'y': 180}, {'x': 95, 'y': 181}, {'x': 94, 'y': 182}, {'x': 93, 'y': 182}, {'x': 93, 'y': 183}, {'x': 93, 'y': 184}, {'x': 93, 'y': 185}, {'x': 93, 'y': 186}, {'x': 93, 'y': 187}, {'x': 93, 'y': 188}, {'x': 93, 'y': 189}, {'x': 92, 'y': 189}, {'x': 92, 'y': 190}, {'x': 91, 'y': 190}, {'x': 91, 'y': 191}, {'x': 90, 'y': 191}, {'x': 89, 'y': 191}, {'x': 89, 'y': 192}, {'x': 89, 'y': 193}, {'x': 88, 'y': 193}, {'x': 88, 'y': 194}, {'x': 88, 'y': 195}, {'x': 87, 'y': 195}, {'x': 87, 'y': 196}, {'x': 86, 'y': 197}, {'x': 86, 'y': 198}, {'x': 85, 'y': 199}, {'x': 85, 'y': 200}, {'x': 85, 'y': 201}, {'x': 85, 'y': 202}, {'x': 84, 'y': 202}, {'x': 84, 'y': 203}, {'x': 84, 'y': 204}, {'x': 84, 'y': 205}, {'x': 84, 'y': 206}, {'x': 84, 'y': 207}, {'x': 83, 'y': 207}, {'x': 83, 'y': 208}, {'x': 84, 'y': 208}, {'x': 84, 'y': 209}, {'x': 83, 'y': 209}, {'x': 83, 'y': 210}, {'x': 83, 'y': 211}, {'x': 82, 'y': 211}, {'x': 82, 'y': 212}, {'x': 81, 'y': 212}, {'x': 81, 'y': 213}, {'x': 81, 'y': 214}, {'x': 81, 'y': 215}, {'x': 81, 'y': 216}, {'x': 81, 'y': 217}, {'x': 81, 'y': 218}, {'x': 81, 'y': 219}, {'x': 80, 'y': 219}, {'x': 80, 'y': 220}, {'x': 80, 'y': 221}, {'x': 79, 'y': 221}, {'x': 79, 'y': 222}, {'x': 80, 'y': 221}, {'x': 80, 'y': 220}, {'x': 81, 'y': 219}, {'x': 81, 'y': 218}, {'x': 81, 'y': 217}, {'x': 81, 'y': 216}, {'x': 81, 'y': 215}, {'x': 81, 'y': 214}, {'x': 81, 'y': 213}, {'x': 81, 'y': 212}, {'x': 82, 'y': 211}, {'x': 83, 'y': 210}, {'x': 84, 'y': 209}, {'x': 84, 'y': 208}, {'x': 84, 'y': 207}, {'x': 84, 'y': 206}, {'x': 84, 'y': 205}, {'x': 84, 'y': 204}, {'x': 84, 'y': 203}, {'x': 84, 'y': 202}, {'x': 85, 'y': 201}, {'x': 85, 'y': 200}, {'x': 85, 'y': 199}, {'x': 85, 'y': 198}, {'x': 86, 'y': 197}, {'x': 87, 'y': 196}, {'x': 88, 'y': 195}, {'x': 88, 'y': 194}, {'x': 89, 'y': 193}, {'x': 89, 'y': 192}, {'x': 90, 'y': 191}, {'x': 91, 'y': 190}, {'x': 92, 'y': 189}, {'x': 93, 'y': 188}, {'x': 93, 'y': 187}, {'x': 93, 'y': 186}, {'x': 93, 'y': 185}, {'x': 93, 'y': 184}, {'x': 93, 'y': 183}, {'x': 93, 'y': 182}, {'x': 94, 'y': 181}, {'x': 95, 'y': 180}, {'x': 95, 'y': 179}, {'x': 95, 'y': 178}, {'x': 94, 'y': 178}, {'x': 93, 'y': 178}, {'x': 92, 'y': 178}, {'x': 91, 'y': 178}, {'x': 90, 'y': 177}, {'x': 89, 'y': 177}, {'x': 88, 'y': 177}, {'x': 87, 'y': 177}, {'x': 86, 'y': 176}, {'x': 85, 'y': 175}, {'x': 84, 'y': 174}, {'x': 83, 'y': 173}, {'x': 82, 'y': 172}, {'x': 81, 'y': 171}, {'x': 80, 'y': 170}, {'x': 79, 'y': 169}, {'x': 78, 'y': 168}, {'x': 77, 'y': 167}, {'x': 76, 'y': 166}, {'x': 75, 'y': 165}, {'x': 75, 'y': 164}, {'x': 75, 'y': 163}, {'x': 75, 'y': 162}, {'x': 74, 'y': 161}, {'x': 73, 'y': 160}, {'x': 72, 'y': 159}, {'x': 72, 'y': 158}, {'x': 71, 'y': 157}, {'x': 71, 'y': 156}, {'x': 71, 'y': 155}, {'x': 71, 'y': 154}, {'x': 70, 'y': 153}, {'x': 70, 'y': 152}, {'x': 69, 'y': 151}, {'x': 69, 'y': 150}, {'x': 69, 'y': 149}, {'x': 69, 'y': 148}, {'x': 68, 'y': 147}, {'x': 68, 'y': 146}, {'x': 67, 'y': 145}, {'x': 66, 'y': 144}, {'x': 66, 'y': 143}, {'x': 65, 'y': 142}, {'x': 64, 'y': 141}, {'x': 63, 'y': 140}, {'x': 63, 'y': 139}, {'x': 62, 'y': 138}, {'x': 61, 'y': 137}, {'x': 61, 'y': 136}, {'x': 61, 'y': 135}, {'x': 61, 'y': 134}, {'x': 61, 'y': 133}, {'x': 62, 'y': 132}, {'x': 62, 'y': 131}, {'x': 63, 'y': 131}, {'x': 63, 'y': 130}, {'x': 63, 'y': 129}, {'x': 64, 'y': 129}, {'x': 64, 'y': 128}, {'x': 64, 'y': 127}, {'x': 64, 'y': 126}, {'x': 64, 'y': 125}, {'x': 65, 'y': 125}, {'x': 65, 'y': 124}, {'x': 65, 'y': 123}, {'x': 65, 'y': 122}, {'x': 65, 'y': 121}, {'x': 66, 'y': 121}, {'x': 66, 'y': 120}, {'x': 66, 'y': 119}, {'x': 67, 'y': 119}, {'x': 67, 'y': 118}, {'x': 67, 'y': 117}, {'x': 68, 'y': 117}, {'x': 68, 'y': 116}, {'x': 68, 'y': 115}, {'x': 68, 'y': 114}, {'x': 68, 'y': 113}, {'x': 68, 'y': 112}, {'x': 69, 'y': 112}, {'x': 69, 'y': 111}, {'x': 69, 'y': 110}, {'x': 69, 'y': 109}, {'x': 69, 'y': 108}, {'x': 69, 'y': 107}, {'x': 70, 'y': 107}, {'x': 70, 'y': 106}, {'x': 70, 'y': 105}, {'x': 70, 'y': 104}, {'x': 70, 'y': 103}, {'x': 70, 'y': 102}, {'x': 70, 'y': 101}, {'x': 70, 'y': 100}, {'x': 70, 'y': 99}, {'x': 70, 'y': 98}, {'x': 70, 'y': 97}, {'x': 70, 'y': 96}, {'x': 70, 'y': 95}, {'x': 70, 'y': 94}, {'x': 70, 'y': 93}, {'x': 70, 'y': 92}, {'x': 70, 'y': 91}, {'x': 70, 'y': 90}, {'x': 70, 'y': 89}, {'x': 71, 'y': 89}, {'x': 71, 'y': 88}, {'x': 71, 'y': 87}, {'x': 71, 'y': 86}, {'x': 71, 'y': 85}, {'x': 71, 'y': 84}, {'x': 71, 'y': 83}, {'x': 71, 'y': 82}, {'x': 71, 'y': 81}, {'x': 72, 'y': 81}, {'x': 72, 'y': 80}, {'x': 72, 'y': 79}, {'x': 72, 'y': 78}, {'x': 72, 'y': 77}, {'x': 72, 'y': 76}, {'x': 73, 'y': 76}, {'x': 73, 'y': 75}, {'x': 73, 'y': 74}, {'x': 74, 'y': 74}, {'x': 74, 'y': 73}, {'x': 74, 'y': 72}, {'x': 74, 'y': 71}, {'x': 75, 'y': 71}, {'x': 75, 'y': 70}, {'x': 75, 'y': 69}, {'x': 76, 'y': 69}, {'x': 76, 'y': 68}, {'x': 76, 'y': 67}, {'x': 77, 'y': 67}, {'x': 77, 'y': 66}, {'x': 77, 'y': 65}, {'x': 77, 'y': 64}, {'x': 77, 'y': 63}, {'x': 78, 'y': 63}, {'x': 78, 'y': 62}, {'x': 78, 'y': 61}, {'x': 78, 'y': 60}, {'x': 79, 'y': 60}, {'x': 79, 'y': 59}, {'x': 79, 'y': 58}, {'x': 80, 'y': 57}, {'x': 81, 'y': 56}, {'x': 82, 'y': 55}, {'x': 82, 'y': 54}, {'x': 83, 'y': 53}, {'x': 84, 'y': 52}, {'x': 85, 'y': 52}, {'x': 86, 'y': 52}, {'x': 86, 'y': 51}, {'x': 87, 'y': 51}, {'x': 88, 'y': 51}, {'x': 88, 'y': 50}, {'x': 89, 'y': 50}, {'x': 89, 'y': 49}, {'x': 90, 'y': 49}, {'x': 90, 'y': 48}, {'x': 91, 'y': 48}, {'x': 92, 'y': 48}, {'x': 92, 'y': 47}, {'x': 93, 'y': 47}, {'x': 94, 'y': 47}, {'x': 95, 'y': 47}, {'x': 96, 'y': 47}, {'x': 96, 'y': 46}, {'x': 97, 'y': 46}, {'x': 97, 'y': 45}, {'x': 98, 'y': 45}, {'x': 99, 'y': 45}, {'x': 100, 'y': 45}, {'x': 101, 'y': 45}, {'x': 102, 'y': 45}, {'x': 102, 'y': 44}, {'x': 103, 'y': 44}, {'x': 104, 'y': 44},{'x': 105, 'y': 44}, {'x': 105, 'y': 45}, {'x': 105, 'y': 46}, {'x': 105, 'y': 47}, {'x': 105, 'y': 48}, {'x': 105, 'y': 49}, {'x': 105, 'y': 50}, {'x': 104, 'y': 50}, {'x': 104, 'y': 51}, {'x': 104, 'y': 52}, {'x': 103, 'y': 51}, {'x': 103, 'y': 52}, {'x': 102, 'y': 52}, {'x': 101, 'y': 52}, {'x': 101, 'y': 53}, {'x': 100, 'y': 53}, {'x': 99, 'y': 53}, {'x': 99, 'y': 54}, {'x': 98, 'y': 54}, {'x': 97, 'y': 54}, {'x': 97, 'y': 55}, {'x': 96, 'y': 55}, {'x': 96, 'y': 56}, {'x': 95, 'y': 56}, {'x': 94, 'y': 56}, {'x': 94, 'y': 57}, {'x': 93, 'y': 57}, {'x': 93, 'y': 58}, {'x': 92, 'y': 58}, {'x': 91, 'y': 58}, {'x': 90, 'y': 58}, {'x': 90, 'y': 59}, {'x': 89, 'y': 59}, {'x': 88, 'y': 60}, {'x': 88, 'y': 61}, {'x': 87, 'y': 61}, {'x': 87, 'y': 62}, {'x': 86, 'y': 62}, {'x': 86, 'y': 63}, {'x': 85, 'y': 63}, {'x': 85, 'y': 64}, {'x': 84, 'y': 64}, {'x': 84, 'y': 65}, {'x': 83, 'y': 65}, {'x': 83, 'y': 66}, {'x': 82, 'y': 66}, {'x': 82, 'y': 67}, {'x': 82, 'y': 68}, {'x': 81, 'y': 68}, {'x': 81, 'y': 69}, {'x': 80, 'y': 69}, {'x': 80, 'y': 70}, {'x': 80, 'y': 71}, {'x': 79, 'y': 71}, {'x': 79, 'y': 72}, {'x': 80, 'y': 72}, {'x': 80, 'y': 73}, {'x': 81, 'y': 74}, {'x': 81, 'y': 75}, {'x': 82, 'y': 75}, {'x': 82, 'y': 76}, {'x': 83, 'y': 76}, {'x': 83, 'y': 77}, {'x': 84, 'y': 77}, {'x': 84, 'y': 78}, {'x': 85, 'y': 78}, {'x': 85, 'y': 79}, {'x': 85, 'y': 80}, {'x': 85, 'y': 81}, {'x': 84, 'y': 81}, {'x': 83, 'y': 81}, {'x': 82, 'y': 81}, {'x': 81, 'y': 81}, {'x': 81, 'y': 80}, {'x': 80, 'y': 80}, {'x': 80, 'y': 79}, {'x': 80, 'y': 78}, {'x': 79, 'y': 78}, {'x': 79, 'y': 77}, {'x': 78, 'y': 77}, {'x': 78, 'y': 76}, {'x': 77, 'y': 76}, {'x': 77, 'y': 75}, {'x': 77, 'y': 74}, {'x': 77, 'y': 73}, {'x': 78, 'y': 73}, {'x': 78, 'y': 72}, {'x': 79, 'y': 72}, {'x': 79, 'y': 71}, {'x': 80, 'y': 71}, {'x': 80, 'y': 70}, {'x': 80, 'y': 69}, {'x': 81, 'y': 69}, {'x': 81, 'y': 68}, {'x': 82, 'y': 68}, {'x': 82, 'y': 67}, {'x': 82, 'y': 66}, {'x': 83, 'y': 66}, {'x': 83, 'y': 65}, {'x': 84, 'y': 65}, {'x': 84, 'y': 64}, {'x': 85, 'y': 64}, {'x': 85, 'y': 63}, {'x': 86, 'y': 63}, {'x': 86, 'y': 62}, {'x': 87, 'y': 62}, {'x': 87, 'y': 61}, {'x': 88, 'y': 61}, {'x': 88, 'y': 60}, {'x': 89, 'y': 60}, {'x': 89, 'y': 59}, {'x': 89, 'y': 60}, {'x': 90, 'y': 60}, {'x': 91, 'y': 60}, {'x': 91, 'y': 59}, {'x': 92, 'y': 59}, {'x': 93, 'y': 59}, {'x': 93, 'y': 58}, {'x': 94, 'y': 58}, {'x': 94, 'y': 57}, {'x': 95, 'y': 57}, {'x': 96, 'y': 57}, {'x': 96, 'y': 56}, {'x': 97, 'y': 56}, {'x': 97, 'y': 55}, {'x': 98, 'y': 55}, {'x': 99, 'y': 55}, {'x': 100, 'y': 55}, {'x': 101, 'y': 55}, {'x': 102, 'y': 55}, {'x': 102, 'y': 54}, {'x': 103, 'y': 54}, {'x': 104, 'y': 54}, {'x': 105, 'y': 54}, {'x': 105, 'y': 53}, {'x': 106, 'y': 53}, {'x': 107, 'y': 53}, {'x': 107, 'y': 52}, {'x': 108, 'y': 52}, {'x': 109, 'y': 52}, {'x': 110, 'y': 52}, {'x': 111, 'y': 52}, {'x': 111, 'y': 51}, {'x': 112, 'y': 51}, {'x': 113, 'y': 51}, {'x': 114, 'y': 51}, {'x': 114, 'y': 50}, {'x': 115, 'y': 50}, {'x': 116, 'y': 50}, {'x': 117, 'y': 50}, {'x': 118, 'y': 50}, {'x': 118, 'y': 51}, {'x': 119, 'y': 51}, {'x': 119, 'y': 52}, {'x': 120, 'y': 52}, {'x': 120, 'y': 53}, {'x': 120, 'y': 54}, {'x': 121, 'y': 55}, {'x': 121, 'y': 56}, {'x': 121, 'y': 57}, {'x': 121, 'y': 58}, {'x': 120, 'y': 58}, {'x': 120, 'y': 59}, {'x': 119, 'y': 59}, {'x': 118, 'y': 59}, {'x': 118, 'y': 60}, {'x': 117, 'y': 60}, {'x': 117, 'y': 61}, {'x': 116, 'y': 61}, {'x': 115, 'y': 61}, {'x': 115, 'y': 62}, {'x': 114, 'y': 62}, {'x': 113, 'y': 62}, {'x': 112, 'y': 62}, {'x': 112, 'y': 63}, {'x': 111, 'y': 63}, {'x': 110, 'y': 63}, {'x': 109, 'y': 63}, {'x': 108, 'y': 63}, {'x': 108, 'y': 64}, {'x': 107, 'y': 64}, {'x': 107, 'y': 65}, {'x': 106, 'y': 64}, {'x': 105, 'y': 64}, {'x': 105, 'y': 65}, {'x': 104, 'y': 65}, {'x': 104, 'y': 66}, {'x': 103, 'y': 66}, {'x': 102, 'y': 66}, {'x': 101, 'y': 67}, {'x': 100, 'y': 67}, {'x': 99, 'y': 67}, {'x': 99, 'y': 68}, {'x': 98, 'y': 68}, {'x': 97, 'y': 68}, {'x': 97, 'y': 69}, {'x': 96, 'y': 69}, {'x': 95, 'y': 69}, {'x': 95, 'y': 70}, {'x': 94, 'y': 70}, {'x': 93, 'y': 70}, {'x': 92, 'y': 71}, {'x': 91, 'y': 71}, {'x': 91, 'y': 72}, {'x': 90, 'y': 72}, {'x': 90, 'y': 73}, {'x': 89, 'y': 73}, {'x': 89, 'y': 74}, {'x': 89, 'y': 75}, {'x': 88, 'y': 75}, {'x': 88, 'y': 76}, {'x': 87, 'y': 76}, {'x': 87, 'y': 77}, {'x': 86, 'y': 77}, {'x': 86, 'y': 78}, {'x': 87, 'y': 77}, {'x': 88, 'y': 76}, {'x': 89, 'y': 75}, {'x': 89, 'y': 74}, {'x': 90, 'y': 73}, {'x': 91, 'y': 72}, {'x': 92, 'y': 71}, {'x': 93, 'y': 70}, {'x': 94, 'y': 70}, {'x': 95, 'y': 69}, {'x': 96, 'y': 69}, {'x': 97, 'y': 68}, {'x': 98, 'y': 68}, {'x': 99, 'y': 67}, {'x': 100, 'y': 67}, {'x': 101, 'y': 67}, {'x': 102, 'y': 68}, {'x': 103, 'y': 68}, {'x': 104, 'y': 68}, {'x': 104, 'y': 67}, {'x': 105, 'y': 67}, {'x': 106, 'y': 67}, {'x': 107, 'y': 67}, {'x': 108, 'y': 67}, {'x': 108, 'y': 66}, {'x': 109, 'y': 66}, {'x': 110, 'y': 66}, {'x': 111, 'y': 66}, {'x': 111, 'y': 65}, {'x': 112, 'y': 65}, {'x': 113, 'y': 65}, {'x': 114, 'y': 65}, {'x': 115, 'y': 65}, {'x': 116, 'y': 65}, {'x': 117, 'y': 65}, {'x': 118, 'y': 65}, {'x': 119, 'y': 65}, {'x': 120, 'y': 65}, {'x': 121, 'y': 65}, {'x': 122, 'y': 65}, {'x': 123, 'y': 65}, {'x': 123, 'y': 66}, {'x': 123, 'y': 67}, {'x': 124, 'y': 67}, {'x': 124, 'y': 68}, {'x': 124, 'y': 69}, {'x': 124, 'y': 70}, {'x': 124, 'y': 71}, {'x': 124, 'y': 72}, {'x': 123, 'y': 72}, {'x': 123, 'y': 73}, {'x': 122, 'y': 73}, {'x': 122, 'y': 74}, {'x': 121, 'y': 74}, {'x': 120, 'y': 74}, {'x': 119, 'y': 74}, {'x': 118, 'y': 74}, {'x': 117, 'y': 74}, {'x': 117, 'y': 75}, {'x': 116, 'y': 75}, {'x': 115, 'y': 75}, {'x': 114, 'y': 75}, {'x': 113, 'y': 75}, {'x': 112, 'y': 75}, {'x': 111, 'y': 75}, {'x': 110, 'y': 75}, {'x': 110, 'y': 76}, {'x': 109, 'y': 77}, {'x': 109, 'y': 78}, {'x': 110, 'y': 79}, {'x': 110, 'y': 80}, {'x': 110, 'y': 81}, {'x': 110, 'y': 82}, {'x': 110, 'y': 83}, {'x': 110, 'y': 84}, {'x': 110, 'y': 83}, {'x': 110, 'y': 82}, {'x': 110, 'y': 81}, {'x': 110, 'y': 80}, {'x': 110, 'y': 79}, {'x': 109, 'y': 78}, {'x': 109, 'y': 77}, {'x': 109, 'y': 76}, {'x': 108, 'y': 76}, {'x': 107, 'y': 77}, {'x': 106, 'y': 77}, {'x': 105, 'y': 77}, {'x': 104, 'y': 77}, {'x': 104, 'y': 78}, {'x': 103, 'y': 79}, {'x': 102, 'y': 79}, {'x': 101, 'y': 79}, {'x': 101, 'y': 80}, {'x': 100, 'y': 80}, {'x': 100, 'y': 81}, {'x': 99, 'y': 81}, {'x': 98, 'y': 82}, {'x': 98, 'y': 83}, {'x': 97, 'y': 83}, {'x': 96, 'y': 84}, {'x': 96, 'y': 85}, {'x': 95, 'y': 85}, {'x': 95, 'y': 86}, {'x': 94, 'y': 86}, {'x': 94, 'y': 87}, {'x': 93, 'y': 87}, {'x': 93, 'y': 88}, {'x': 92, 'y': 89}, {'x': 92, 'y': 90}, {'x': 91, 'y': 90}, {'x': 91, 'y': 91}, {'x': 91, 'y': 92}, {'x': 91, 'y': 93}, {'x': 90, 'y': 93}, {'x': 89, 'y': 93}, {'x': 89, 'y': 94}, {'x': 88, 'y': 94}, {'x': 88, 'y': 95}, {'x': 89, 'y': 94}, {'x': 90, 'y': 93}, {'x': 91, 'y': 93}, {'x': 92, 'y': 92}, {'x': 93, 'y': 91}, {'x': 94, 'y': 91}, {'x': 95, 'y': 91}, {'x': 95, 'y': 90}, {'x': 96, 'y': 90}, {'x': 96, 'y': 89}, {'x': 97, 'y': 89}, {'x': 97, 'y': 88}, {'x': 98, 'y': 88}, {'x': 99, 'y': 88}, {'x': 99, 'y': 87}, {'x': 100, 'y': 87}, {'x': 100, 'y': 86}, {'x': 101, 'y': 86}, {'x': 102, 'y': 86}, {'x': 102, 'y': 85}, {'x': 103, 'y': 85}, {'x': 104, 'y': 85}, {'x': 105, 'y': 85}, {'x': 106, 'y': 85}, {'x': 107, 'y': 85}, {'x': 108, 'y': 85}, {'x': 109, 'y': 85}, {'x': 110, 'y': 85}, {'x': 111, 'y': 85}, {'x': 112, 'y': 85}, {'x': 112, 'y': 86}, {'x': 113, 'y': 86}, {'x': 114, 'y': 86}, {'x': 115, 'y': 86}, {'x': 115, 'y': 87}, {'x': 116, 'y': 87}, {'x': 116, 'y': 88}, {'x': 117, 'y': 88}, {'x': 117, 'y': 89}, {'x': 117, 'y': 90}, {'x': 118, 'y': 90}, {'x': 118, 'y': 91}, {'x': 118, 'y': 92}, {'x': 119, 'y': 92}, {'x': 119, 'y': 93}, {'x': 119, 'y': 94}, {'x': 119, 'y': 95}, {'x': 118, 'y': 95}, {'x': 117, 'y': 95}, {'x': 117, 'y': 96}, {'x': 116, 'y': 96}, {'x': 115, 'y': 96}, {'x': 114, 'y': 96}, {'x': 114, 'y': 95}, {'x': 113, 'y': 95}, {'x': 112, 'y': 94}, {'x': 111, 'y': 94}, {'x': 110, 'y': 94}, {'x': 109, 'y': 94}, {'x': 108, 'y': 94}, {'x': 107, 'y': 94}, {'x': 106, 'y': 94}, {'x': 105, 'y': 94}, {'x': 105, 'y': 95}, {'x': 104, 'y': 95}, {'x': 103, 'y': 95}, {'x': 103, 'y': 96}, {'x': 102, 'y': 96}, {'x': 102, 'y': 97}, {'x': 101, 'y': 98}, {'x': 100, 'y': 99}, {'x': 100, 'y': 100}, {'x': 99, 'y': 101}, {'x': 98, 'y': 102}, {'x': 98, 'y': 103}, {'x': 98, 'y': 104}, {'x': 97, 'y': 105}, {'x': 97, 'y': 106}, {'x': 97, 'y': 107}, {'x': 97, 'y': 108}, {'x': 96, 'y': 109}, {'x': 96, 'y': 110}, {'x': 96, 'y': 111}, {'x': 96, 'y': 112}, {'x': 96, 'y': 113}, {'x': 96, 'y': 114}, {'x': 95, 'y': 114}, {'x': 95, 'y': 115}, {'x': 95, 'y': 116}, {'x': 95, 'y': 117}, {'x': 95, 'y': 118}, {'x': 95, 'y': 119}, {'x': 95, 'y': 120}, {'x': 95, 'y': 121}, {'x': 95, 'y': 122}, {'x': 95, 'y': 123}, {'x': 95, 'y': 124}, {'x': 95, 'y': 125}, {'x': 95, 'y': 126}, {'x': 95, 'y': 127}, {'x': 95, 'y': 128}, {'x': 95, 'y': 129}, {'x': 95, 'y': 130}, {'x': 95, 'y': 131}, {'x': 95, 'y': 132}, {'x': 94, 'y': 132}, {'x': 94, 'y': 133}, {'x': 93, 'y': 133}, {'x': 93, 'y': 134}, {'x': 92, 'y': 134}, {'x': 92, 'y': 135}, {'x': 92, 'y': 136}, {'x': 91, 'y': 136}, {'x': 91, 'y': 137}, {'x': 90, 'y': 137}, {'x': 90, 'y': 138}, {'x': 89, 'y': 139}, {'x': 89, 'y': 140}, {'x': 88, 'y': 140}, {'x': 88, 'y': 141}, {'x': 88, 'y': 142}, {'x': 88, 'y': 143}, {'x': 87, 'y': 143}, {'x': 87, 'y': 144}, {'x': 87, 'y': 145}, {'x': 86, 'y': 145}, {'x': 86, 'y': 146}, {'x': 85, 'y': 146}, {'x': 85, 'y': 147}, {'x': 85, 'y': 148}, {'x': 84, 'y': 149}, {'x': 84, 'y': 150}, {'x': 84, 'y': 151}, {'x': 84, 'y': 152}, {'x': 84, 'y': 153}, {'x': 84, 'y': 154}, {'x': 84, 'y': 155}, {'x': 83, 'y': 156}, {'x': 83, 'y': 157}, {'x': 82, 'y': 158}, {'x': 82, 'y': 159}, {'x': 81, 'y': 160}, {'x': 80, 'y': 160}, {'x': 80, 'y': 161}, {'x': 79, 'y': 161}, {'x': 79, 'y': 162}, {'x': 78, 'y': 162}, {'x': 78, 'y': 163}, {'x': 78, 'y': 164}, {'x': 78, 'y': 165}, {'x': 78, 'y': 164}, {'x': 78, 'y': 163}, {'x': 78, 'y': 162}, {'x': 79, 'y': 161}, {'x': 80, 'y': 160}, {'x': 81, 'y': 159}, {'x': 82, 'y': 158}, {'x': 83, 'y': 157}, {'x': 83, 'y': 156}, {'x': 83, 'y': 155}, {'x': 84, 'y': 154}, {'x': 84, 'y': 153}, {'x': 84, 'y': 152}, {'x': 84, 'y': 151}, {'x': 84, 'y': 150}, {'x': 84, 'y': 149}, {'x': 85, 'y': 148}, {'x': 85, 'y': 147}, {'x': 86, 'y': 146}, {'x': 87, 'y': 145}, {'x': 87, 'y': 144}, {'x': 88, 'y': 143}, {'x': 88, 'y': 142}, {'x': 88, 'y': 141}, {'x': 89, 'y': 140}, {'x': 90, 'y': 139}, {'x': 91, 'y': 139}, {'x': 92, 'y': 139}, {'x': 93, 'y': 139}, {'x': 94, 'y': 139}, {'x': 95, 'y': 139}, {'x': 96, 'y': 139}, {'x': 97, 'y': 139}, {'x': 98, 'y': 139}, {'x': 99, 'y': 139}, {'x': 100, 'y': 139}, {'x': 101, 'y': 139}, {'x': 102, 'y': 139}, {'x': 103, 'y': 139}, {'x': 103, 'y': 140}, {'x': 104, 'y': 140}, {'x': 105, 'y': 140}, {'x': 106, 'y': 140}, {'x': 107, 'y': 140}, {'x': 108, 'y': 140}, {'x': 109, 'y': 140}, {'x': 110, 'y': 140}, {'x': 111, 'y': 140}, {'x': 112, 'y': 140}, {'x': 113, 'y': 140}, {'x': 114, 'y': 140}, {'x': 115, 'y': 140}, {'x': 116, 'y': 140}, {'x': 117, 'y': 140}, {'x': 118, 'y': 140}, {'x': 119, 'y': 140}, {'x': 120, 'y': 140}, {'x': 121, 'y': 140}, {'x': 122, 'y': 140}, {'x': 123, 'y': 140}, {'x': 123, 'y': 139}, {'x': 124, 'y': 139}, {'x': 125, 'y': 139}, {'x': 126, 'y': 139}, {'x': 126, 'y': 138}, {'x': 127, 'y': 138},{'x': 128, 'y': 136}, {'x': 127, 'y': 136}, {'x': 127, 'y': 135}, {'x': 126, 'y': 134}, {'x': 126, 'y': 133}, {'x': 125, 'y': 133}, {'x': 125, 'y': 132}, {'x': 124, 'y': 132}, {'x': 124, 'y': 131}, {'x': 123, 'y': 131}, {'x': 123, 'y': 130}, {'x': 122, 'y': 130}, {'x': 122, 'y': 129}, {'x': 121, 'y': 129}, {'x': 121, 'y': 128}, {'x': 120, 'y': 128}, {'x': 120, 'y': 127}, {'x': 119, 'y': 127}, {'x': 119, 'y': 126}, {'x': 118, 'y': 126}, {'x': 118, 'y': 125}, {'x': 118, 'y': 124}, {'x': 118, 'y': 123}, {'x': 118, 'y': 122}, {'x': 117, 'y': 121}, {'x': 117, 'y': 120}, {'x': 117, 'y': 119}, {'x': 116, 'y': 119}, {'x': 116, 'y': 118}, {'x': 116, 'y': 117}, {'x': 116, 'y': 116}, {'x': 116, 'y': 115}, {'x': 115, 'y': 114}, {'x': 115, 'y': 113}, {'x': 115, 'y': 112}, {'x': 115, 'y': 111}, {'x': 115, 'y': 110}, {'x': 115, 'y': 109}, {'x': 114, 'y': 109}, {'x': 114, 'y': 108}, {'x': 114, 'y': 107}, {'x': 113, 'y': 107}, {'x': 113, 'y': 106}, {'x': 113, 'y': 105}, {'x': 113, 'y': 104}, {'x': 113, 'y': 103}, {'x': 113, 'y': 102}, {'x': 113, 'y': 101}, {'x': 113, 'y': 100}, {'x': 113, 'y': 99}, {'x': 113, 'y': 98}, {'x': 113, 'y': 97}, {'x': 113, 'y': 98}, {'x': 113, 'y': 99}, {'x': 113, 'y': 100}, {'x': 114, 'y': 100}, {'x': 114, 'y': 99}, {'x': 115, 'y': 99}, {'x': 116, 'y': 99}, {'x': 117, 'y': 99}, {'x': 117, 'y': 100}, {'x': 118, 'y': 100}, {'x': 119, 'y': 100}, {'x': 119, 'y': 101}, {'x': 120, 'y': 101}, {'x': 120, 'y': 102}, {'x': 121, 'y': 102}, {'x': 122, 'y': 102}, {'x': 122, 'y': 103}, {'x': 123, 'y': 103}, {'x': 124, 'y': 103}, {'x': 124, 'y': 104}, {'x': 125, 'y': 104}, {'x': 125, 'y': 105}, {'x': 126, 'y': 105}, {'x': 126, 'y': 106}, {'x': 127, 'y': 106}, {'x': 128, 'y': 106}, {'x': 128, 'y': 107}, {'x': 129, 'y': 107}, {'x': 130, 'y': 108}, {'x': 130, 'y': 109}, {'x': 129, 'y': 109}, {'x': 129, 'y': 110}, {'x': 128, 'y': 110}, {'x': 128, 'y': 109}, {'x': 127, 'y': 109}, {'x': 127, 'y': 110}, {'x': 127, 'y': 109}, {'x': 127, 'y': 108}, {'x': 126, 'y': 108}, {'x': 126, 'y': 109}, {'x': 126, 'y': 110}, {'x': 126, 'y': 111}, {'x': 125, 'y': 111}, {'x': 125, 'y': 110}, {'x': 125, 'y': 109}, {'x': 124, 'y': 109}, {'x': 124, 'y': 110}, {'x': 124, 'y': 111}, {'x': 123, 'y': 111}, {'x': 123, 'y': 110}, {'x': 123, 'y': 109}, {'x': 122, 'y': 109}, {'x': 122, 'y': 110}, {'x': 122, 'y': 111}, {'x': 121, 'y': 110}, {'x': 121, 'y': 109}, {'x': 121, 'y': 108}, {'x': 120, 'y': 108}, {'x': 120, 'y': 109}, {'x': 120, 'y': 110}, {'x': 119, 'y': 110}, {'x': 119, 'y': 109}, {'x': 119, 'y': 108}, {'x': 119, 'y': 107}, {'x': 118, 'y': 107}, {'x': 118, 'y': 108}, {'x': 118, 'y': 109}, {'x': 117, 'y': 108}, {'x': 117, 'y': 107}, {'x': 116, 'y': 107}, {'x': 116, 'y': 106}, {'x': 117, 'y': 107}, {'x': 118, 'y': 108}, {'x': 119, 'y': 109}, {'x': 120, 'y': 110}, {'x': 121, 'y': 110}, {'x': 122, 'y': 110}, {'x': 123, 'y': 110}, {'x': 124, 'y': 110}, {'x': 125, 'y': 110}, {'x': 126, 'y': 110}, {'x': 127, 'y': 110}, {'x': 128, 'y': 110}, {'x': 129, 'y': 110}, {'x': 130, 'y': 110}, {'x': 130, 'y': 111}, {'x': 130, 'y': 112}, {'x': 130, 'y': 113}, {'x': 130, 'y': 114}, {'x': 130, 'y': 115}, {'x': 130, 'y': 116}, {'x': 130, 'y': 117}, {'x': 130, 'y': 118}, {'x': 130, 'y': 119}, {'x': 130, 'y': 120}, {'x': 129, 'y': 121}, {'x': 129, 'y': 122}, {'x': 129, 'y': 123}, {'x': 129, 'y': 124}, {'x': 129, 'y': 125}, {'x': 129, 'y': 126}, {'x': 128, 'y': 126}, {'x': 128, 'y': 127}, {'x': 128, 'y': 128}, {'x': 127, 'y': 128}, {'x': 127, 'y': 129}, {'x': 126, 'y': 129}, {'x': 126, 'y': 130}, {'x': 126, 'y': 131}, {'x': 126, 'y': 132}, {'x': 126, 'y': 133}, {'x': 126, 'y': 134}, {'x': 127, 'y': 135}, {'x': 127, 'y': 136}, {'x': 128, 'y': 136}, {'x': 128, 'y': 137}, {'x': 128, 'y': 138}, {'x': 129, 'y': 138}, {'x': 130, 'y': 138}, {'x': 131, 'y': 139}, {'x': 132, 'y': 139}, {'x': 133, 'y': 139}, {'x': 134, 'y': 139}, {'x': 135, 'y': 139}, {'x': 136, 'y': 139}, {'x': 137, 'y': 138}, {'x': 138, 'y': 138}, {'x': 139, 'y': 138}, {'x': 140, 'y': 138}, {'x': 141, 'y': 138}, {'x': 142, 'y': 138}, {'x': 143, 'y': 138}, {'x': 143, 'y': 137}, {'x': 144, 'y': 137}, {'x': 145, 'y': 137}, {'x': 146, 'y': 137}, {'x': 146, 'y': 136}, {'x': 146, 'y': 135}, {'x': 147, 'y': 135}, {'x': 147, 'y': 134}, {'x': 148, 'y': 134}, {'x': 148, 'y': 133}, {'x': 149, 'y': 133}, {'x': 149, 'y': 132}, {'x': 149, 'y': 131}, {'x': 149, 'y': 130}, {'x': 148, 'y': 130}, {'x': 148, 'y': 129}, {'x': 147, 'y': 129}, {'x': 147, 'y': 128}, {'x': 148, 'y': 129}, {'x': 149, 'y': 130}, {'x': 149, 'y': 131}, {'x': 149, 'y': 132}, {'x': 149, 'y': 133}, {'x': 148, 'y': 134}, {'x': 147, 'y': 135}, {'x': 146, 'y': 136}, {'x': 146, 'y': 137}, {'x': 145, 'y': 137}, {'x': 144, 'y': 137}, {'x': 143, 'y': 137}, {'x': 143, 'y': 138}, {'x': 142, 'y': 138}, {'x': 141, 'y': 138}, {'x': 140, 'y': 138}, {'x': 139, 'y': 138}, {'x': 138, 'y': 138}, {'x': 137, 'y': 138}, {'x': 136, 'y': 139}, {'x': 135, 'y': 139}, {'x': 134, 'y': 139}, {'x': 133, 'y': 139}, {'x': 132, 'y': 139}, {'x': 131, 'y': 140}, {'x': 132, 'y': 140}, {'x': 132, 'y': 141}, {'x': 133, 'y': 141}, {'x': 133, 'y': 142}, {'x': 134, 'y': 142}, {'x': 135, 'y': 142}, {'x': 135, 'y': 143}, {'x': 136, 'y': 143}, {'x': 137, 'y': 143}, {'x': 138, 'y': 143}, {'x': 139, 'y': 143}, {'x': 140, 'y': 143}, {'x': 141, 'y': 143}, {'x': 142, 'y': 143}, {'x': 143, 'y': 143}, {'x': 144, 'y': 143}, {'x': 145, 'y': 143}, {'x': 146, 'y': 143}, {'x': 147, 'y': 143}, {'x': 148, 'y': 143}, {'x': 149, 'y': 143}, {'x': 150, 'y': 143}, {'x': 151, 'y': 142}, {'x': 152, 'y': 142}, {'x': 153, 'y': 142}, {'x': 153, 'y': 141}, {'x': 154, 'y': 141}, {'x': 155, 'y': 141}, {'x': 156, 'y': 140}, {'x': 157, 'y': 140}, {'x': 158, 'y': 139}, {'x': 159, 'y': 139}, {'x': 160, 'y': 139}, {'x': 161, 'y': 139}, {'x': 162, 'y': 139}, {'x': 163, 'y': 139}, {'x': 164, 'y': 139}, {'x': 164, 'y': 140}, {'x': 164, 'y': 141}, {'x': 163, 'y': 141}, {'x': 163, 'y': 142}, {'x': 163, 'y': 143}, {'x': 162, 'y': 143}, {'x': 162, 'y': 144}, {'x': 161, 'y': 144}, {'x': 160, 'y': 144}, {'x': 160, 'y': 145}, {'x': 159, 'y': 145}, {'x': 159, 'y': 146}, {'x': 158, 'y': 146}, {'x': 157, 'y': 146}, {'x': 156, 'y': 146}, {'x': 156, 'y': 147}, {'x': 155, 'y': 147}, {'x': 155, 'y': 148}, {'x': 155, 'y': 149}, {'x': 154, 'y': 149}, {'x': 153, 'y': 149}, {'x': 153, 'y': 150}, {'x': 152, 'y': 150}, {'x': 152, 'y': 151}, {'x': 151, 'y': 151}, {'x': 150, 'y': 151}, {'x': 150, 'y': 152}, {'x': 149, 'y': 152}, {'x': 149, 'y': 153}, {'x': 148, 'y': 153}, {'x': 147, 'y': 153}, {'x': 146, 'y': 154}, {'x': 145, 'y': 154}, {'x': 144, 'y': 154}, {'x': 143, 'y': 154}, {'x': 142, 'y': 154}, {'x': 142, 'y': 153}, {'x': 141, 'y': 153}, {'x': 141, 'y': 152}, {'x': 140, 'y': 152}, {'x': 139, 'y': 152}, {'x': 139, 'y': 151}, {'x': 138, 'y': 151}, {'x': 138, 'y': 150}, {'x': 138, 'y': 149}, {'x': 137, 'y': 149}, {'x': 137, 'y': 148}, {'x': 136, 'y': 148}, {'x': 135, 'y': 147}, {'x': 135, 'y': 146}, {'x': 134, 'y': 146}, {'x': 134, 'y': 145}, {'x': 134, 'y': 144}, {'x': 133, 'y': 144}, {'x': 133, 'y': 143}, {'x': 132, 'y': 143}, {'x': 132, 'y': 142}, {'x': 132, 'y': 141}, {'x': 132, 'y': 142}, {'x': 132, 'y': 143}, {'x': 133, 'y': 144}, {'x': 134, 'y': 145}, {'x': 134, 'y': 146}, {'x': 135, 'y': 147}, {'x': 135, 'y': 146}, {'x': 136, 'y': 145}, {'x': 137, 'y': 146}, {'x': 138, 'y': 147}, {'x': 139, 'y': 147}, {'x': 140, 'y': 147}, {'x': 141, 'y': 147}, {'x': 142, 'y': 147}, {'x': 143, 'y': 147}, {'x': 144, 'y': 147}, {'x': 145, 'y': 147}, {'x': 146, 'y': 147}, {'x': 147, 'y': 146}, {'x': 148, 'y': 146}, {'x': 149, 'y': 146}, {'x': 150, 'y': 146}, {'x': 151, 'y': 146}, {'x': 152, 'y': 146}, {'x': 153, 'y': 145}, {'x': 154, 'y': 145}, {'x': 154, 'y': 144}, {'x': 155, 'y': 144}, {'x': 156, 'y': 143}, {'x': 157, 'y': 143}, {'x': 157, 'y': 142}, {'x': 158, 'y': 142}, {'x': 159, 'y': 142}, {'x': 159, 'y': 141}, {'x': 160, 'y': 141}, {'x': 161, 'y': 140}, {'x': 160, 'y': 141}, {'x': 159, 'y': 142}, {'x': 158, 'y': 142}, {'x': 157, 'y': 143}, {'x': 156, 'y': 143}, {'x': 155, 'y': 144}, {'x': 154, 'y': 145}, {'x': 153, 'y': 145}, {'x': 152, 'y': 146}, {'x': 151, 'y': 146}, {'x': 150, 'y': 146}, {'x': 149, 'y': 146}, {'x': 148, 'y': 146}, {'x': 147, 'y': 146}, {'x': 146, 'y': 147}, {'x': 145, 'y': 147}, {'x': 144, 'y': 147}, {'x': 143, 'y': 147}, {'x': 142, 'y': 147}, {'x': 141, 'y': 147}, {'x': 140, 'y': 147}, {'x': 139, 'y': 147}, {'x': 138, 'y': 147}, {'x': 137, 'y': 148}, {'x': 137, 'y': 149}, {'x': 137, 'y': 150}, {'x': 137, 'y': 151}, {'x': 138, 'y': 151}, {'x': 138, 'y': 152}, {'x': 139, 'y': 152}, {'x': 139, 'y': 153}, {'x': 139, 'y': 154}, {'x': 140, 'y': 154}, {'x': 140, 'y': 155}, {'x': 141, 'y': 155}, {'x': 141, 'y': 156}, {'x': 142, 'y': 156}, {'x': 142, 'y': 157}, {'x': 143, 'y': 157}, {'x': 143, 'y': 158}, {'x': 144, 'y': 158}, {'x': 144, 'y': 159}, {'x': 145, 'y': 159}, {'x': 145, 'y': 160}, {'x': 146, 'y': 160}, {'x': 146, 'y': 161}, {'x': 147, 'y': 161}, {'x': 147, 'y': 162}, {'x': 148, 'y': 162}, {'x': 148, 'y': 163}, {'x': 149, 'y': 163}, {'x': 150, 'y': 163}, {'x': 150, 'y': 164}, {'x': 151, 'y': 164}, {'x': 152, 'y': 164}, {'x': 152, 'y': 165}, {'x': 153, 'y': 165}, {'x': 154, 'y': 165}, {'x': 155, 'y': 165}, {'x': 156, 'y': 165}, {'x': 157, 'y': 165}, {'x': 158, 'y': 165}, {'x': 158, 'y': 164}, {'x': 159, 'y': 164}, {'x': 160, 'y': 163}, {'x': 161, 'y': 162}, {'x': 162, 'y': 162}, {'x': 162, 'y': 161}, {'x': 163, 'y': 161}, {'x': 163, 'y': 160}, {'x': 164, 'y': 160}, {'x': 164, 'y': 159}, {'x': 165, 'y': 159}, {'x': 165, 'y': 158}, {'x': 166, 'y': 157}, {'x': 167, 'y': 156}, {'x': 168, 'y': 155}, {'x': 169, 'y': 154}, {'x': 170, 'y': 153}, {'x': 171, 'y': 152}, {'x': 172, 'y': 152}, {'x': 173, 'y': 151}, {'x': 174, 'y': 150}, {'x': 175, 'y': 149}, {'x': 176, 'y': 149}, {'x': 177, 'y': 148}, {'x': 178, 'y': 148}, {'x': 178, 'y': 147}, {'x': 179, 'y': 146}, {'x': 180, 'y': 146}, {'x': 181, 'y': 146}, {'x': 181, 'y': 145}, {'x': 182, 'y': 145}, {'x': 182, 'y': 144}, {'x': 183, 'y': 144}, {'x': 183, 'y': 143}, {'x': 184, 'y': 143}, {'x': 184, 'y': 142}, {'x': 185, 'y': 142}, {'x': 186, 'y': 142}, {'x': 186, 'y': 141}, {'x': 187, 'y': 141}, {'x': 188, 'y': 141}, {'x': 188, 'y': 140}, {'x': 189, 'y': 140}, {'x': 189, 'y': 139}, {'x': 189, 'y': 138}, {'x': 190, 'y': 138}, {'x': 190, 'y': 137}, {'x': 190, 'y': 136}, {'x': 191, 'y': 136}, {'x': 191, 'y': 135}, {'x': 191, 'y': 134}, {'x': 191, 'y': 133}, {'x': 192, 'y': 133}, {'x': 192, 'y': 132}, {'x': 192, 'y': 131}, {'x': 192, 'y': 130}, {'x': 193, 'y': 130}, {'x': 193, 'y': 129}, {'x': 194, 'y': 129}, {'x': 194, 'y': 128}, {'x': 195, 'y': 128}, {'x': 195, 'y': 127}, {'x': 196, 'y': 127}, {'x': 196, 'y': 126}, {'x': 196, 'y': 125}, {'x': 196, 'y': 124}, {'x': 196, 'y': 123}, {'x': 196, 'y': 122}, {'x': 196, 'y': 121}, {'x': 196, 'y': 120}, {'x': 196, 'y': 119}, {'x': 196, 'y': 118}, {'x': 196, 'y': 117}, {'x': 196, 'y': 116}, {'x': 196, 'y': 115}, {'x': 196, 'y': 114}, {'x': 197, 'y': 114}, {'x': 197, 'y': 115}, {'x': 198, 'y': 115}, {'x': 198, 'y': 116}, {'x': 199, 'y': 116}, {'x': 200, 'y': 117}, {'x': 200, 'y': 118}, {'x': 201, 'y': 118}, {'x': 201, 'y': 119}, {'x': 201, 'y': 120}, {'x': 201, 'y': 121}, {'x': 200, 'y': 121}, {'x': 200, 'y': 122}, {'x': 200, 'y': 123}, {'x': 200, 'y': 124}, {'x': 200, 'y': 125}, {'x': 199, 'y': 125}, {'x': 199, 'y': 126}, {'x': 198, 'y': 126}, {'x': 198, 'y': 127}, {'x': 198, 'y': 128}, {'x': 198, 'y': 129}, {'x': 198, 'y': 130}, {'x': 198, 'y': 131}, {'x': 198, 'y': 132}, {'x': 198, 'y': 133}, {'x': 199, 'y': 134}, {'x': 200, 'y': 134}, {'x': 200, 'y': 135}, {'x': 201, 'y': 135}, {'x': 202, 'y': 135}, {'x': 202, 'y': 134}, {'x': 203, 'y': 134}, {'x': 204, 'y': 134}, {'x': 204, 'y': 133}, {'x': 205, 'y': 133}, {'x': 205, 'y': 132}, {'x': 205, 'y': 131}, {'x': 206, 'y': 131}, {'x': 206, 'y': 130}, {'x': 206, 'y': 129}, {'x': 206, 'y': 128}, {'x': 206, 'y': 127}, {'x': 206, 'y': 126}, {'x': 206, 'y': 125}, {'x': 205, 'y': 125}, {'x': 205, 'y': 124}, {'x': 205, 'y': 123}, {'x': 204, 'y': 123}, {'x': 204, 'y': 122}, {'x': 204, 'y': 121}, {'x': 204, 'y': 120}, {'x': 204, 'y': 119}, {'x': 205, 'y': 119}, {'x': 205, 'y': 118}, {'x': 205, 'y': 117}, {'x': 206, 'y': 116}, {'x': 206, 'y': 115}, {'x': 207, 'y': 115}, {'x': 207, 'y': 114}, {'x': 208, 'y': 113}, {'x': 208, 'y': 112}, {'x': 209, 'y': 112}, {'x': 209, 'y': 111}, {'x': 209, 'y': 110}, {'x': 210, 'y': 109}, {'x': 210, 'y': 108}, {'x': 211, 'y': 108}, {'x': 211, 'y': 107}, {'x': 211, 'y': 106}, {'x': 212, 'y': 106}, {'x': 212, 'y': 105}, {'x': 212, 'y': 104}, {'x': 212, 'y': 103}, {'x': 213, 'y': 102}, {'x': 213, 'y': 101}, {'x': 214, 'y': 101}, {'x': 214, 'y': 100}, {'x': 214, 'y': 99}, {'x': 215, 'y': 99}, {'x': 215, 'y': 98}, {'x': 215, 'y': 97}, {'x': 216, 'y': 97}, {'x': 216, 'y': 96}, {'x': 216, 'y': 95}, {'x': 217, 'y': 95}, {'x': 217, 'y': 94}, {'x': 218, 'y': 94}, {'x': 218, 'y': 93}, {'x': 219, 'y': 93}, {'x': 219, 'y': 92}, {'x': 219, 'y': 91}, {'x': 219, 'y': 90}, {'x': 219, 'y': 89}, {'x': 220, 'y': 89}, {'x': 220, 'y': 88}, {'x': 220, 'y': 87}, {'x': 220, 'y': 86}, {'x': 219, 'y': 86}, {'x': 219, 'y': 85}, {'x': 219, 'y': 84}, {'x': 219, 'y': 83}, {'x': 218, 'y': 83}, {'x': 218, 'y': 82}, {'x': 218, 'y': 81}, {'x': 218, 'y': 80}, {'x': 218, 'y': 79}, {'x': 218, 'y': 78}, {'x': 217, 'y': 78}, {'x': 217, 'y': 77}, {'x': 216, 'y': 76}, {'x': 216, 'y': 75}, {'x': 215, 'y': 75}, {'x': 215, 'y': 74}, {'x': 214, 'y': 74}, {'x': 214, 'y': 73}, {'x': 213, 'y': 73}, {'x': 212, 'y': 73}, {'x': 211, 'y': 73}, {'x': 210, 'y': 73}, {'x': 209, 'y': 73}, {'x': 208, 'y': 73}, {'x': 208, 'y': 74}, {'x': 207, 'y': 74}, {'x': 206, 'y': 74}, {'x': 206, 'y': 75}, {'x': 206, 'y': 76}, {'x': 205, 'y': 76}, {'x': 205, 'y': 77}, {'x': 204, 'y': 77}, {'x': 204, 'y': 78}, {'x': 203, 'y': 78}, {'x': 203, 'y': 79}, {'x': 203, 'y': 80}, {'x': 202, 'y': 80}, {'x': 202, 'y': 81}, {'x': 201, 'y': 81}, {'x': 201, 'y': 82}, {'x': 200, 'y': 83}, {'x': 200, 'y': 84}, {'x': 200, 'y': 85}, {'x': 199, 'y': 85}, {'x': 199, 'y': 86}, {'x': 199, 'y': 87}, {'x': 199, 'y': 88}, {'x': 199, 'y': 89}, {'x': 199, 'y': 90}, {'x': 199, 'y': 91}, {'x': 199, 'y': 92}, {'x': 198, 'y': 92}, {'x': 198, 'y': 93}, {'x': 198, 'y': 94}, {'x': 197, 'y': 94}, {'x': 197, 'y': 95}, {'x': 197, 'y': 96}, {'x': 197, 'y': 97}, {'x': 196, 'y': 97}, {'x': 196, 'y': 98}, {'x': 196, 'y': 99}, {'x': 195, 'y': 99}, {'x': 195, 'y': 100}, {'x': 194, 'y': 100}, {'x': 194, 'y': 101}, {'x': 194, 'y': 102}, {'x': 194, 'y': 103}, {'x': 194, 'y': 104}, {'x': 195, 'y': 104}, {'x': 195, 'y': 105}, {'x': 195, 'y': 106}, {'x': 195, 'y': 105}, {'x': 194, 'y': 104}, {'x': 193, 'y': 103}, {'x': 193, 'y': 102}, {'x': 192, 'y': 102}, {'x': 192, 'y': 103}, {'x': 191, 'y': 103}, {'x': 191, 'y': 102}, {'x': 191, 'y': 101}, {'x': 190, 'y': 100}, {'x': 190, 'y': 99}, {'x': 189, 'y': 98}, {'x': 189, 'y': 97}, {'x': 189, 'y': 96}, {'x': 188, 'y': 96}, {'x': 187, 'y': 96}, {'x': 187, 'y': 95}, {'x': 186, 'y': 95}, {'x': 185, 'y': 95}, {'x': 185, 'y': 94}, {'x': 184, 'y': 94}, {'x': 184, 'y': 93}, {'x': 183, 'y': 93}, {'x': 182, 'y': 93}, {'x': 181, 'y': 93}, {'x': 180, 'y': 93}, {'x': 179, 'y': 93}, {'x': 178, 'y': 93}, {'x': 178, 'y': 94}, {'x': 177, 'y': 94}, {'x': 176, 'y': 94}, {'x': 175, 'y': 94}, {'x': 174, 'y': 94}, {'x': 173, 'y': 94}, {'x': 172, 'y': 94}, {'x': 172, 'y': 95}, {'x': 173, 'y': 95}, {'x': 172, 'y': 96}, {'x': 172, 'y': 97}, {'x': 171, 'y': 97}, {'x': 171, 'y': 98}, {'x': 170, 'y': 98}, {'x': 170, 'y': 99}, {'x': 170, 'y': 100}, {'x': 169, 'y': 100}, {'x': 169, 'y': 101}, {'x': 168, 'y': 101}, {'x': 167, 'y': 101}, {'x': 167, 'y': 102}, {'x': 166, 'y': 101}, {'x': 165, 'y': 101}, {'x': 164, 'y': 101}, {'x': 164, 'y': 100}, {'x': 163, 'y': 100}, {'x': 162, 'y': 100}, {'x': 161, 'y': 100}, {'x': 160, 'y': 100}, {'x': 159, 'y': 100}, {'x': 158, 'y': 100}, {'x': 157, 'y': 100}, {'x': 156, 'y': 100}, {'x': 155, 'y': 100}, {'x': 154, 'y': 100}, {'x': 153, 'y': 100}, {'x': 152, 'y': 100}, {'x': 151, 'y': 100}, {'x': 150, 'y': 100}, {'x': 149, 'y': 100}, {'x': 149, 'y': 101}, {'x': 148, 'y': 101}, {'x': 147, 'y': 101}, {'x': 147, 'y': 102}, {'x': 146, 'y': 102}, {'x': 145, 'y': 102}, {'x': 144, 'y': 102}, {'x': 144, 'y': 103}, {'x': 143, 'y': 103}, {'x': 143, 'y': 104}, {'x': 144, 'y': 104}, {'x': 144, 'y': 105}, {'x': 144, 'y': 106}, {'x': 145, 'y': 106}, {'x': 145, 'y': 107}, {'x': 145, 'y': 108}, {'x': 146, 'y': 108}, {'x': 146, 'y': 109}, {'x': 147, 'y': 109}, {'x': 148, 'y': 109}, {'x': 149, 'y': 109}, {'x': 150, 'y': 109}, {'x': 150, 'y': 110}, {'x': 149, 'y': 110}, {'x': 148, 'y': 110}, {'x': 147, 'y': 110}, {'x': 148, 'y': 111}, {'x': 149, 'y': 111}, {'x': 150, 'y': 111}, {'x': 151, 'y': 111}, {'x': 152, 'y': 111}, {'x': 152, 'y': 112}, {'x': 151, 'y': 112}, {'x': 150, 'y': 112}, {'x': 149, 'y': 112}, {'x': 150, 'y': 112}, {'x': 151, 'y': 112}, {'x': 152, 'y': 113}, {'x': 153, 'y': 113}, {'x': 153, 'y': 112}, {'x': 154, 'y': 112}, {'x': 155, 'y': 112}, {'x': 156, 'y': 112}, {'x': 157, 'y': 112}, {'x': 158, 'y': 112}, {'x': 158, 'y': 111}, {'x': 159, 'y': 111}, {'x': 160, 'y': 111}, {'x': 161, 'y': 111}, {'x': 162, 'y': 111}, {'x': 162, 'y': 110}, {'x': 163, 'y': 110}, {'x': 164, 'y': 110}, {'x': 164, 'y': 109}, {'x': 165, 'y': 109}, {'x': 166, 'y': 109}, {'x': 167, 'y': 109}, {'x': 168, 'y': 109}, {'x': 167, 'y': 109}, {'x': 166, 'y': 109}, {'x': 166, 'y': 110}, {'x': 165, 'y': 110}, {'x': 164, 'y': 110}, {'x': 165, 'y': 111}, {'x': 164, 'y': 111}, {'x': 163, 'y': 111}, {'x': 163, 'y': 112}, {'x': 162, 'y': 112}, {'x': 161, 'y': 112}, {'x': 161, 'y': 113}, {'x': 160, 'y': 113}, {'x': 159, 'y': 113}, {'x': 158, 'y': 113}, {'x': 157, 'y': 113}, {'x': 156, 'y': 113}, {'x': 155, 'y': 113}, {'x': 154, 'y': 113}, {'x': 154, 'y': 114}, {'x': 155, 'y': 114}, {'x': 156, 'y': 114}, {'x': 157, 'y': 114}, {'x': 158, 'y': 114}, {'x': 159, 'y': 114}, {'x': 158, 'y': 114}, {'x': 157, 'y': 114}, {'x': 156, 'y': 114}, {'x': 155, 'y': 114}, {'x': 154, 'y': 114}, {'x': 153, 'y': 113}, {'x': 152, 'y': 113}, {'x': 151, 'y': 112}, {'x': 150, 'y': 112}, {'x': 149, 'y': 111}, {'x': 148, 'y': 110}, {'x': 147, 'y': 109}, {'x': 146, 'y': 108}, {'x': 145, 'y': 107}, {'x': 145, 'y': 106}, {'x': 144, 'y': 106}, {'x': 144, 'y': 105}, {'x': 144, 'y': 104}, {'x': 144, 'y': 103}, {'x': 144, 'y': 102}, {'x': 145, 'y': 102}, {'x': 146, 'y': 102}, {'x': 147, 'y': 102}, {'x': 147, 'y': 101}, {'x': 148, 'y': 101}, {'x': 149, 'y': 101}, {'x': 149, 'y': 100}, {'x': 150, 'y': 100}, {'x': 151, 'y': 100}, {'x': 152, 'y': 100}, {'x': 153, 'y': 100}, {'x': 154, 'y': 100}, {'x': 155, 'y': 100}, {'x': 156, 'y': 100}, {'x': 157, 'y': 100}, {'x': 158, 'y': 100}, {'x': 159, 'y': 100}, {'x': 160, 'y': 100}, {'x': 161, 'y': 100}, {'x': 162, 'y': 100}, {'x': 163, 'y': 100}, {'x': 164, 'y': 100}, {'x': 164, 'y': 101}, {'x': 165, 'y': 101}, {'x': 166, 'y': 101}, {'x': 167, 'y': 101}, {'x': 168, 'y': 101}, {'x': 169, 'y': 101}, {'x': 169, 'y': 100}, {'x': 170, 'y': 100}, {'x': 170, 'y': 99}, {'x': 170, 'y': 98}, {'x': 171, 'y': 98}, {'x': 171, 'y': 97}, {'x': 172, 'y': 97}, {'x': 172, 'y': 96}, {'x': 172, 'y': 95}, {'x': 173, 'y': 94}, {'x': 173, 'y': 93}, {'x': 172, 'y': 93}, {'x': 172, 'y': 94}, {'x': 172, 'y': 93}, {'x': 171, 'y': 92}, {'x': 170, 'y': 92}, {'x': 170, 'y': 91}, {'x': 169, 'y': 91}, {'x': 169, 'y': 90}, {'x': 168, 'y': 90}, {'x': 168, 'y': 89}, {'x': 167, 'y': 89}, {'x': 166, 'y': 89}, {'x': 165, 'y': 88}, {'x': 164, 'y': 87}, {'x': 163, 'y': 87}, {'x': 163, 'y': 86}, {'x': 162, 'y': 86}, {'x': 161, 'y': 86}, {'x': 161, 'y': 85}, {'x': 160, 'y': 85}, {'x': 159, 'y': 85}, {'x': 159, 'y': 84}, {'x': 158, 'y': 84}, {'x': 157, 'y': 83}, {'x': 156, 'y': 83}, {'x': 155, 'y': 83}, {'x': 156, 'y': 82}, {'x': 155, 'y': 82}, {'x': 154, 'y': 82}, {'x': 153, 'y': 81}, {'x': 152, 'y': 81}, {'x': 152, 'y': 80}, {'x': 151, 'y': 80}, {'x': 150, 'y': 80}, {'x': 150, 'y': 79}, {'x': 149, 'y': 79}, {'x': 149, 'y': 78}, {'x': 148, 'y': 78}, {'x': 148, 'y': 77}, {'x': 147, 'y': 76}, {'x': 147, 'y': 75}, {'x': 146, 'y': 75}, {'x': 146, 'y': 74}, {'x': 145, 'y': 74}, {'x': 145, 'y': 73}, {'x': 144, 'y': 73}, {'x': 144, 'y': 72}, {'x': 143, 'y': 72}, {'x': 143, 'y': 71}, {'x': 142, 'y': 71}, {'x': 142, 'y': 70}, {'x': 141, 'y': 70}, {'x': 140, 'y': 70}, {'x': 139, 'y': 69}, {'x': 138, 'y': 69}, {'x': 137, 'y': 68}, {'x': 136, 'y': 68}, {'x': 135, 'y': 68}, {'x': 135, 'y': 67}, {'x': 134, 'y': 67}, {'x': 133, 'y': 67}, {'x': 132, 'y': 66}, {'x': 132, 'y': 65}, {'x': 131, 'y': 65}, {'x': 130, 'y': 65}, {'x': 130, 'y': 64}, {'x': 129, 'y': 64}, {'x': 128, 'y': 64}, {'x': 128, 'y': 63}, {'x': 127, 'y': 63}, {'x': 126, 'y': 63}, {'x': 125, 'y': 63}, {'x': 124, 'y': 63}, {'x': 123, 'y': 63}, {'x': 123, 'y': 62}, {'x': 122, 'y': 62}, {'x': 122, 'y': 61}, {'x': 121, 'y': 61}, {'x': 120, 'y': 61}, {'x': 120, 'y': 60}, {'x': 120, 'y': 59}, {'x': 121, 'y': 59}, {'x': 121, 'y': 58}, {'x': 121, 'y': 57}, {'x': 121, 'y': 56}, {'x': 121, 'y': 55}, {'x': 120, 'y': 54}, {'x': 120, 'y': 53}, {'x': 120, 'y': 52}, {'x': 119, 'y': 51}, {'x': 118, 'y': 50}, {'x': 117, 'y': 50}, {'x': 116, 'y': 50}, {'x': 115, 'y': 50}, {'x': 114, 'y': 50}, {'x': 114, 'y': 51}, {'x': 113, 'y': 51}, {'x': 112, 'y': 51}, {'x': 111, 'y': 51}, {'x': 111, 'y': 52}, {'x': 110, 'y': 52}, {'x': 109, 'y': 52}, {'x': 108, 'y': 52}, {'x': 107, 'y': 52}, {'x': 107, 'y': 53}, {'x': 106, 'y': 53}, {'x': 105, 'y': 53}, {'x': 104, 'y': 52}, {'x': 104, 'y': 51}, {'x': 104, 'y': 50}, {'x': 105, 'y': 49}, {'x': 105, 'y': 48}, {'x': 105, 'y': 47}, {'x': 105, 'y': 46}, {'x': 105, 'y': 45}, {'x': 105, 'y': 44}, {'x': 106, 'y': 43}, {'x': 107, 'y': 43}, {'x': 107, 'y': 42}, {'x': 108, 'y': 42}, {'x': 108, 'y': 41}, {'x': 109, 'y': 41}, {'x': 109, 'y': 40}, {'x': 110, 'y': 40}, {'x': 110, 'y': 39}, {'x': 110, 'y': 38}, {'x': 111, 'y': 38}, {'x': 111, 'y': 37}, {'x': 111, 'y': 36}, {'x': 111, 'y': 35}, {'x': 112, 'y': 35}, {'x': 112, 'y': 34}, {'x': 113, 'y': 34}, {'x': 113, 'y': 33}, {'x': 114, 'y': 33}, {'x': 114, 'y': 32}, {'x': 114, 'y': 31}, {'x': 115, 'y': 31}, {'x': 115, 'y': 30}, {'x': 116, 'y': 29}, {'x': 116, 'y': 28}, {'x': 117, 'y': 28}, {'x': 117, 'y': 27}, {'x': 118, 'y': 26}, {'x': 118, 'y': 25}, {'x': 119, 'y': 25}, {'x': 119, 'y': 24}, {'x': 120, 'y': 24}, {'x': 120, 'y': 23}, {'x': 121, 'y': 23}, {'x': 121, 'y': 22}, {'x': 121, 'y': 21}, {'x': 122, 'y': 20}, {'x': 123, 'y': 19}, {'x': 124, 'y': 19}, {'x': 124, 'y': 18}, {'x': 125, 'y': 18}, {'x': 125, 'y': 17}, {'x': 125, 'y': 16}, {'x': 126, 'y': 16}, {'x': 127, 'y': 16}, {'x': 127, 'y': 15}, {'x': 128, 'y': 15}, {'x': 128, 'y': 14}, {'x': 129, 'y': 14}, {'x': 129, 'y': 13}, {'x': 130, 'y': 13}, {'x': 130, 'y': 12}, {'x': 131, 'y': 12}, {'x': 132, 'y': 12}, {'x': 132, 'y': 11}, {'x': 133, 'y': 11}, {'x': 134, 'y': 11}, {'x': 134, 'y': 10}, {'x': 135, 'y': 10}, {'x': 136, 'y': 10}, {'x': 136, 'y': 9}, {'x': 137, 'y': 9}, {'x': 138, 'y': 9}, {'x': 138, 'y': 8}, {'x': 139, 'y': 8}, {'x': 140, 'y': 7}, {'x': 141, 'y': 7}, {'x': 142, 'y': 6}, {'x': 143, 'y': 6}, {'x': 144, 'y': 6}, {'x': 145, 'y': 5}, {'x': 146, 'y': 5}, {'x': 147, 'y': 5}, {'x': 148, 'y': 5}, {'x': 148, 'y': 4}, {'x': 149, 'y': 4}, {'x': 150, 'y': 4}, {'x': 151, 'y': 4}, {'x': 152, 'y': 4}, {'x': 153, 'y': 4}, {'x': 153, 'y': 3}, {'x': 154, 'y': 3}, {'x': 155, 'y': 3}, {'x': 156, 'y': 3}, {'x': 157, 'y': 3}, {'x': 158, 'y': 3}, {'x': 159, 'y': 3}, {'x': 160, 'y': 3}
]

// ── fourier.js

function epicircles(path){
  let N = path.length;
  let sampfreq = 1 / N;
  let x = 0;
  let y = 0;
  
  let X = [];
  
  for(var i = 0; i < N; i++){
    x = 0;
    y = 0;
    for(var j = 0; j < N; j++){
      let ph = i * j * sampfreq * TWO_PI;
      x = x + path[j] * cos(ph);
      y = y + path[j] * sin(ph)
    }
    x = x / N;
    y = y / N;
    X[i] = {amp: sqrt(x*x + y*y), phase: atan2(y, x), freq: i};

  }
  return X;
} 
